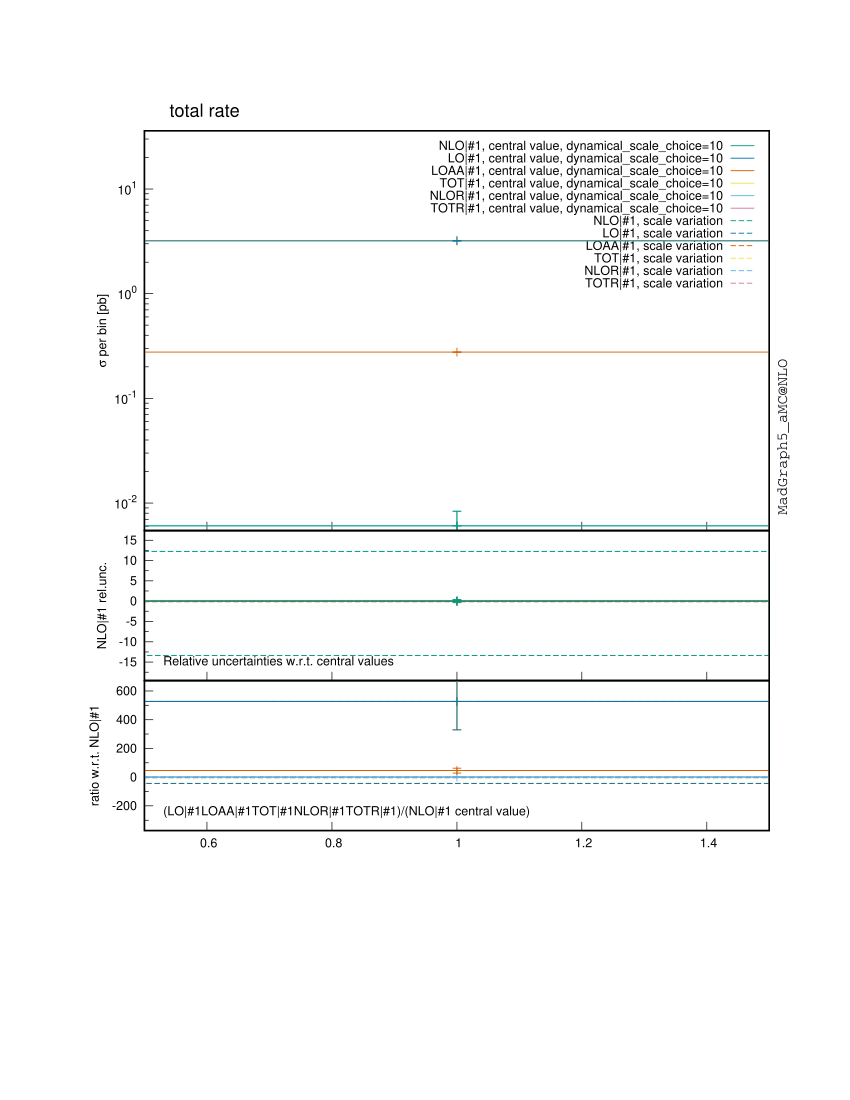

Recreate this plot in gnuplot.

################################################################################
#
# This gnuplot file was generated by MadGraph5_aMC@NLO project, a program which 
# automatically generates Feynman diagrams and matrix elements for arbitrary
# high-energy processes in the Standard Model and beyond. It also perform the
# integration and/or generate events for these processes, at LO and NLO accuracy.
#
# For more information, visit madgraph.phys.ucl.ac.be and amcatnlo.web.cern.ch
#
################################################################################
# /farmstorage/marcozaro/MadGraph/mg5amcnlo/mupmum_ww_nlo_new2/bin/internal/histograms.py /farmstorage/marcozaro/MadGraph/mg5amcnlo/mupmum_ww_nlo_new2/SubProcesses/P0_mupmum_wpwm/all_G1_19/MADatNLO.HwU /farmstorage/marcozaro/MadGraph/mg5amcnlo/mupmum_ww_nlo_new2/SubProcesses/P0_mupmum_wpwm/all_G1_18/MADatNLO.HwU /farmstorage/marcozaro/MadGraph/mg5amcnlo/mupmum_ww_nlo_new2/SubProcesses/P0_mupmum_wpwm/all_G1_8/MADatNLO.HwU /farmstorage/marcozaro/MadGraph/mg5amcnlo/mupmum_ww_nlo_new2/SubProcesses/P0_mupmum_wpwm/all_G1_14/MADatNLO.HwU /farmstorage/marcozaro/MadGraph/mg5amcnlo/mupmum_ww_nlo_new2/SubProcesses/P0_mupmum_wpwm/all_G1_2/MADatNLO.HwU /farmstorage/marcozaro/MadGraph/mg5amcnlo/mupmum_ww_nlo_new2/SubProcesses/P0_mupmum_wpwm/all_G1_17/MADatNLO.HwU /farmstorage/marcozaro/MadGraph/mg5amcnlo/mupmum_ww_nlo_new2/SubProcesses/P0_mupmum_wpwm/all_G1_9/MADatNLO.HwU /farmstorage/marcozaro/MadGraph/mg5amcnlo/mupmum_ww_nlo_new2/SubProcesses/P0_mupmum_wpwm/all_G1_10/MADatNLO.HwU /farmstorage/marcozaro/MadGraph/mg5amcnlo/mupmum_ww_nlo_new2/SubProcesses/P0_mupmum_wpwm/all_G1_6/MADatNLO.HwU /farmstorage/marcozaro/MadGraph/mg5amcnlo/mupmum_ww_nlo_new2/SubProcesses/P0_mupmum_wpwm/all_G1_13/MADatNLO.HwU /farmstorage/marcozaro/MadGraph/mg5amcnlo/mupmum_ww_nlo_new2/SubProcesses/P0_mupmum_wpwm/all_G1_12/MADatNLO.HwU /farmstorage/marcozaro/MadGraph/mg5amcnlo/mupmum_ww_nlo_new2/SubProcesses/P0_mupmum_wpwm/all_G1_1/MADatNLO.HwU /farmstorage/marcozaro/MadGraph/mg5amcnlo/mupmum_ww_nlo_new2/SubProcesses/P0_mupmum_wpwm/all_G1_24/MADatNLO.HwU /farmstorage/marcozaro/MadGraph/mg5amcnlo/mupmum_ww_nlo_new2/SubProcesses/P0_mupmum_wpwm/all_G1_23/MADatNLO.HwU /farmstorage/marcozaro/MadGraph/mg5amcnlo/mupmum_ww_nlo_new2/SubProcesses/P0_mupmum_wpwm/all_G1_15/MADatNLO.HwU /farmstorage/marcozaro/MadGraph/mg5amcnlo/mupmum_ww_nlo_new2/SubProcesses/P0_mupmum_wpwm/all_G1_3/MADatNLO.HwU /farmstorage/marcozaro/MadGraph/mg5amcnlo/mupmum_ww_nlo_new2/SubProcesses/P0_mupmum_wpwm/all_G1_20/MADatNLO.HwU /farmstorage/marcozaro/MadGraph/mg5amcnlo/mupmum_ww_nlo_new2/SubProcesses/P0_mupmum_wpwm/all_G1_16/MADatNLO.HwU /farmstorage/marcozaro/MadGraph/mg5amcnlo/mupmum_ww_nlo_new2/SubProcesses/P0_mupmum_wpwm/all_G1_21/MADatNLO.HwU /farmstorage/marcozaro/MadGraph/mg5amcnlo/mupmum_ww_nlo_new2/SubProcesses/P0_mupmum_wpwm/all_G1_5/MADatNLO.HwU /farmstorage/marcozaro/MadGraph/mg5amcnlo/mupmum_ww_nlo_new2/SubProcesses/P0_mupmum_wpwm/all_G1_11/MADatNLO.HwU /farmstorage/marcozaro/MadGraph/mg5amcnlo/mupmum_ww_nlo_new2/SubProcesses/P0_mupmum_wpwm/all_G1_7/MADatNLO.HwU /farmstorage/marcozaro/MadGraph/mg5amcnlo/mupmum_ww_nlo_new2/SubProcesses/P0_mupmum_wpwm/all_G1_4/MADatNLO.HwU /farmstorage/marcozaro/MadGraph/mg5amcnlo/mupmum_ww_nlo_new2/SubProcesses/P0_mupmum_wpwm/all_G1_22/MADatNLO.HwU /farmstorage/marcozaro/MadGraph/mg5amcnlo/mupmum_ww_nlo_new2/SubProcesses/P0_aa_wpwm/all_G1_9/MADatNLO.HwU /farmstorage/marcozaro/MadGraph/mg5amcnlo/mupmum_ww_nlo_new2/SubProcesses/P0_aa_wpwm/all_G1_4/MADatNLO.HwU /farmstorage/marcozaro/MadGraph/mg5amcnlo/mupmum_ww_nlo_new2/SubProcesses/P0_aa_wpwm/all_G1_22/MADatNLO.HwU /farmstorage/marcozaro/MadGraph/mg5amcnlo/mupmum_ww_nlo_new2/SubProcesses/P0_aa_wpwm/all_G1_16/MADatNLO.HwU /farmstorage/marcozaro/MadGraph/mg5amcnlo/mupmum_ww_nlo_new2/SubProcesses/P0_aa_wpwm/all_G1_19/MADatNLO.HwU /farmstorage/marcozaro/MadGraph/mg5amcnlo/mupmum_ww_nlo_new2/SubProcesses/P0_aa_wpwm/all_G1_1/MADatNLO.HwU /farmstorage/marcozaro/MadGraph/mg5amcnlo/mupmum_ww_nlo_new2/SubProcesses/P0_aa_wpwm/all_G1_12/MADatNLO.HwU /farmstorage/marcozaro/MadGraph/mg5amcnlo/mupmum_ww_nlo_new2/SubProcesses/P0_aa_wpwm/all_G1_15/MADatNLO.HwU /farmstorage/marcozaro/MadGraph/mg5amcnlo/mupmum_ww_nlo_new2/SubProcesses/P0_aa_wpwm/all_G1_13/MADatNLO.HwU /farmstorage/marcozaro/MadGraph/mg5amcnlo/mupmum_ww_nlo_new2/SubProcesses/P0_aa_wpwm/all_G1_21/MADatNLO.HwU /farmstorage/marcozaro/MadGraph/mg5amcnlo/mupmum_ww_nlo_new2/SubProcesses/P0_aa_wpwm/all_G1_3/MADatNLO.HwU /farmstorage/marcozaro/MadGraph/mg5amcnlo/mupmum_ww_nlo_new2/SubProcesses/P0_aa_wpwm/all_G1_8/MADatNLO.HwU /farmstorage/marcozaro/MadGraph/mg5amcnlo/mupmum_ww_nlo_new2/SubProcesses/P0_aa_wpwm/all_G1_10/MADatNLO.HwU /farmstorage/marcozaro/MadGraph/mg5amcnlo/mupmum_ww_nlo_new2/SubProcesses/P0_aa_wpwm/all_G1_20/MADatNLO.HwU /farmstorage/marcozaro/MadGraph/mg5amcnlo/mupmum_ww_nlo_new2/SubProcesses/P0_aa_wpwm/all_G1_7/MADatNLO.HwU /farmstorage/marcozaro/MadGraph/mg5amcnlo/mupmum_ww_nlo_new2/SubProcesses/P0_aa_wpwm/all_G1_18/MADatNLO.HwU /farmstorage/marcozaro/MadGraph/mg5amcnlo/mupmum_ww_nlo_new2/SubProcesses/P0_aa_wpwm/all_G1_5/MADatNLO.HwU /farmstorage/marcozaro/MadGraph/mg5amcnlo/mupmum_ww_nlo_new2/SubProcesses/P0_aa_wpwm/all_G1_6/MADatNLO.HwU /farmstorage/marcozaro/MadGraph/mg5amcnlo/mupmum_ww_nlo_new2/SubProcesses/P0_aa_wpwm/all_G1_17/MADatNLO.HwU /farmstorage/marcozaro/MadGraph/mg5amcnlo/mupmum_ww_nlo_new2/SubProcesses/P0_aa_wpwm/all_G1_2/MADatNLO.HwU /farmstorage/marcozaro/MadGraph/mg5amcnlo/mupmum_ww_nlo_new2/SubProcesses/P0_aa_wpwm/all_G1_24/MADatNLO.HwU /farmstorage/marcozaro/MadGraph/mg5amcnlo/mupmum_ww_nlo_new2/SubProcesses/P0_aa_wpwm/all_G1_23/MADatNLO.HwU /farmstorage/marcozaro/MadGraph/mg5amcnlo/mupmum_ww_nlo_new2/SubProcesses/P0_aa_wpwm/all_G1_11/MADatNLO.HwU /farmstorage/marcozaro/MadGraph/mg5amcnlo/mupmum_ww_nlo_new2/SubProcesses/P0_aa_wpwm/all_G1_14/MADatNLO.HwU --out=/farmstorage/marcozaro/MadGraph/mg5amcnlo/mupmum_ww_nlo_new2/Events/run_1tev_NLO_new_1permil_novirt2/MADatNLO --gnuplot --band=[] --lhapdf-config=/home/marcozaro/LHAPDF6/bin/lhapdf-config --sum --keep_all_weights --no_open
reset

set lmargin 10
set rmargin 0
set terminal postscript portrait enhanced color "Helvetica" 9 
# The pdf terminal offers transparency support, but you will have to adapt things a bit
#set terminal pdf enhanced font "Helvetica 12" lw 1.0 dashed size 29.7cm, 21cm
set key font ",9"
set key samplen "2"
set output "MADatNLO.ps"

# This is the "PODO" color palette of gnuplot v.5, but with the order
# changed: palette of colors selected to be easily distinguishable by
# color-blind individuals with either protanopia or deuteranopia. Bang
# Wong [2011] Nature Methods 8, 441.

set style line   1 lt 1 lc rgb "#009e73" lw 1.3
set style line 101 lt 1 lc rgb "#009e73" lw 1.3 dt (6,3)
set style line  11 lt 2 lc rgb "#009e73" lw 1.3 dt (6,3)
set style line  21 lt 4 lc rgb "#009e73" lw 1.3 dt (3,2)
set style line  31 lt 6 lc rgb "#009e73" lw 1.3 dt (2,1)
set style line  41 lt 8 lc rgb "#009e73" lw 1.3 dt (4,3)

set style line   2 lt 1 lc rgb "#0072b2" lw 1.3
set style line 102 lt 1 lc rgb "#0072b2" lw 1.3 dt (6,3)
set style line  12 lt 2 lc rgb "#0072b2" lw 1.3 dt (6,3)
set style line  22 lt 4 lc rgb "#0072b2" lw 1.3 dt (3,2)
set style line  32 lt 6 lc rgb "#0072b2" lw 1.3 dt (2,1)
set style line  42 lt 8 lc rgb "#0072b2" lw 1.3 dt (4,3)

set style line   3 lt 1 lc rgb "#d55e00" lw 1.3
set style line 103 lt 1 lc rgb "#d55e00" lw 1.3 dt (6,3)
set style line  13 lt 2 lc rgb "#d55e00" lw 1.3 dt (6,3)
set style line  23 lt 4 lc rgb "#d55e00" lw 1.3 dt (3,2)
set style line  33 lt 6 lc rgb "#d55e00" lw 1.3 dt (2,1)
set style line  43 lt 8 lc rgb "#d55e00" lw 1.3 dt (4,3)

set style line   4 lt 1 lc rgb "#f0e442" lw 1.3
set style line 104 lt 1 lc rgb "#f0e442" lw 1.3 dt (6,3)
set style line  14 lt 2 lc rgb "#f0e442" lw 1.3 dt (6,3)
set style line  24 lt 4 lc rgb "#f0e442" lw 1.3 dt (3,2)
set style line  34 lt 6 lc rgb "#f0e442" lw 1.3 dt (2,1)
set style line  44 lt 8 lc rgb "#f0e442" lw 1.3 dt (4,3)

set style line   5 lt 1 lc rgb "#56b4e9" lw 1.3
set style line 105 lt 1 lc rgb "#56b4e9" lw 1.3 dt (6,3)
set style line  15 lt 2 lc rgb "#56b4e9" lw 1.3 dt (6,3)
set style line  25 lt 4 lc rgb "#56b4e9" lw 1.3 dt (3,2)
set style line  35 lt 6 lc rgb "#56b4e9" lw 1.3 dt (2,1)
set style line  45 lt 8 lc rgb "#56b4e9" lw 1.3 dt (4,3)

set style line   6 lt 1 lc rgb "#cc79a7" lw 1.3
set style line 106 lt 1 lc rgb "#cc79a7" lw 1.3 dt (6,3)
set style line  16 lt 2 lc rgb "#cc79a7" lw 1.3 dt (6,3)
set style line  26 lt 4 lc rgb "#cc79a7" lw 1.3 dt (3,2)
set style line  36 lt 6 lc rgb "#cc79a7" lw 1.3 dt (2,1)
set style line  46 lt 8 lc rgb "#cc79a7" lw 1.3 dt (4,3)

set style line   7 lt 1 lc rgb "#e69f00" lw 1.3
set style line 107 lt 1 lc rgb "#e69f00" lw 1.3 dt (6,3)
set style line  17 lt 2 lc rgb "#e69f00" lw 1.3 dt (6,3)
set style line  27 lt 4 lc rgb "#e69f00" lw 1.3 dt (3,2)
set style line  37 lt 6 lc rgb "#e69f00" lw 1.3 dt (2,1)
set style line  47 lt 8 lc rgb "#e69f00" lw 1.3 dt (4,3)

set style line   8 lt 1 lc rgb "black" lw 1.3
set style line 108 lt 1 lc rgb "black" lw 1.3 dt (6,3)
set style line  18 lt 2 lc rgb "black" lw 1.3 dt (6,3)
set style line  28 lt 4 lc rgb "black" lw 1.3 dt (3,2)
set style line  38 lt 6 lc rgb "black" lw 1.3 dt (2,1)
set style line  48 lt 8 lc rgb "black" lw 1.3 dt (4,3)


set style line 999 lt 1 lc rgb "gray" lw 1.3

safe(x,y,a) = (y == 0.0 ? a : x/y)

set style data histeps
set key invert



################################################################################
### Rendering of the plot titled 'total rate'
################################################################################

set multiplot
set label "total rate" font ",13" at graph 0.04, graph 1.05
set xrange [5.0000e-01:1.5000e+00]
set bmargin 0 
set tmargin 0
set xtics nomirror
set ytics nomirror
set mytics 10
set xtics auto
set key horizontal noreverse maxcols 1 width -4 
set label front 'MadGraph5\_aMC\@NLO' font "Courier,11" rotate by 90 at graph 1.02, graph 0.04

#-- rendering subhistograms 'NLO|#1 and LO|#1 results'

set format y '10^{%T}'
set yrange [5.4630e-03:3.6033e+01]
set origin 0.0000e+00, 5.0000e-01
set size 1.0000e+00, 4.0000e-01
set mytics 10
set ytics auto
set format x ''
set logscale y
set ylabel "{/Symbol s} per bin [pb]"

plot \
sqrt(-1) ls 16 title 'TOTR|#1, scale variation',\
sqrt(-1) ls 15 title 'NLOR|#1, scale variation',\
sqrt(-1) ls 14 title 'TOT|#1, scale variation',\
sqrt(-1) ls 13 title 'LOAA|#1, scale variation',\
sqrt(-1) ls 12 title 'LO|#1, scale variation',\
sqrt(-1) ls 11 title 'NLO|#1, scale variation',\
'MADatNLO.HwU' index 5 using (($1+$2)/2):($3 >= 0 ? sqrt(-1) : abs($3)):4 w yerrorbar ls 106 title '',\
'MADatNLO.HwU' index 5 using (($1+$2)/2):($3 >= 0 ? sqrt(-1) : abs($3)) ls 106 title '',\
'MADatNLO.HwU' index 5 using (($1+$2)/2):($3 < 0 ? sqrt(-1) : $3):4 w yerrorbar ls 6 title '',\
'MADatNLO.HwU' index 5 using (($1+$2)/2):($3 < 0 ? sqrt(-1) : $3) ls 6 title 'TOTR|#1, central value, dynamical\_scale\_choice=10',\
'MADatNLO.HwU' index 4 using (($1+$2)/2):($3 >= 0 ? sqrt(-1) : abs($3)):4 w yerrorbar ls 105 title '',\
'MADatNLO.HwU' index 4 using (($1+$2)/2):($3 >= 0 ? sqrt(-1) : abs($3)) ls 105 title '',\
'MADatNLO.HwU' index 4 using (($1+$2)/2):($3 < 0 ? sqrt(-1) : $3):4 w yerrorbar ls 5 title '',\
'MADatNLO.HwU' index 4 using (($1+$2)/2):($3 < 0 ? sqrt(-1) : $3) ls 5 title 'NLOR|#1, central value, dynamical\_scale\_choice=10',\
'MADatNLO.HwU' index 3 using (($1+$2)/2):($3 >= 0 ? sqrt(-1) : abs($3)):4 w yerrorbar ls 104 title '',\
'MADatNLO.HwU' index 3 using (($1+$2)/2):($3 >= 0 ? sqrt(-1) : abs($3)) ls 104 title '',\
'MADatNLO.HwU' index 3 using (($1+$2)/2):($3 < 0 ? sqrt(-1) : $3):4 w yerrorbar ls 4 title '',\
'MADatNLO.HwU' index 3 using (($1+$2)/2):($3 < 0 ? sqrt(-1) : $3) ls 4 title 'TOT|#1, central value, dynamical\_scale\_choice=10',\
'MADatNLO.HwU' index 2 using (($1+$2)/2):($3 >= 0 ? sqrt(-1) : abs($3)):4 w yerrorbar ls 103 title '',\
'MADatNLO.HwU' index 2 using (($1+$2)/2):($3 >= 0 ? sqrt(-1) : abs($3)) ls 103 title '',\
'MADatNLO.HwU' index 2 using (($1+$2)/2):($3 < 0 ? sqrt(-1) : $3):4 w yerrorbar ls 3 title '',\
'MADatNLO.HwU' index 2 using (($1+$2)/2):($3 < 0 ? sqrt(-1) : $3) ls 3 title 'LOAA|#1, central value, dynamical\_scale\_choice=10',\
'MADatNLO.HwU' index 1 using (($1+$2)/2):($3 >= 0 ? sqrt(-1) : abs($3)):4 w yerrorbar ls 102 title '',\
'MADatNLO.HwU' index 1 using (($1+$2)/2):($3 >= 0 ? sqrt(-1) : abs($3)) ls 102 title '',\
'MADatNLO.HwU' index 1 using (($1+$2)/2):($3 < 0 ? sqrt(-1) : $3):4 w yerrorbar ls 2 title '',\
'MADatNLO.HwU' index 1 using (($1+$2)/2):($3 < 0 ? sqrt(-1) : $3) ls 2 title 'LO|#1, central value, dynamical\_scale\_choice=10',\
'MADatNLO.HwU' index 0 using (($1+$2)/2):($3 >= 0 ? sqrt(-1) : abs($3)):4 w yerrorbar ls 101 title '',\
'MADatNLO.HwU' index 0 using (($1+$2)/2):($3 >= 0 ? sqrt(-1) : abs($3)) ls 101 title '',\
'MADatNLO.HwU' index 0 using (($1+$2)/2):($3 < 0 ? sqrt(-1) : $3):4 w yerrorbar ls 1 title '',\
'MADatNLO.HwU' index 0 using (($1+$2)/2):($3 < 0 ? sqrt(-1) : $3) ls 1 title 'NLO|#1, central value, dynamical\_scale\_choice=10'
#-- rendering subhistograms 'Relative scale and PDF uncertainty'
unset label
unset format
set yrange [-1.9560e+01:1.7381e+01]
set origin 0.0000e+00, 3.5000e-01
set size 1.0000e+00, 1.5000e-01
set mytics 2
set ytics auto
set format x ''
unset logscale y
set ylabel "NLO|#1 rel.unc."
set label "Relative uncertainties w.r.t. central values" font ",9" front at graph 0.03, graph 0.13
plot \
'MADatNLO.HwU' index 5 using (($1+$2)/2):(safe($7,$3,1.0)-1.0) ls 16 title '',\
'MADatNLO.HwU' index 5 using (($1+$2)/2):(safe($6,$3,1.0)-1.0) ls 16 title '',\
'MADatNLO.HwU' index 4 using (($1+$2)/2):(safe($7,$3,1.0)-1.0) ls 15 title '',\
'MADatNLO.HwU' index 4 using (($1+$2)/2):(safe($6,$3,1.0)-1.0) ls 15 title '',\
'MADatNLO.HwU' index 3 using (($1+$2)/2):(safe($7,$3,1.0)-1.0) ls 14 title '',\
'MADatNLO.HwU' index 3 using (($1+$2)/2):(safe($6,$3,1.0)-1.0) ls 14 title '',\
'MADatNLO.HwU' index 2 using (($1+$2)/2):(safe($7,$3,1.0)-1.0) ls 13 title '',\
'MADatNLO.HwU' index 2 using (($1+$2)/2):(safe($6,$3,1.0)-1.0) ls 13 title '',\
'MADatNLO.HwU' index 1 using (($1+$2)/2):(safe($7,$3,1.0)-1.0) ls 12 title '',\
'MADatNLO.HwU' index 1 using (($1+$2)/2):(safe($6,$3,1.0)-1.0) ls 12 title '',\
'MADatNLO.HwU' index 0 using (($1+$2)/2):(safe($7,$3,1.0)-1.0) ls 11 title '',\
'MADatNLO.HwU' index 0 using (($1+$2)/2):(safe($6,$3,1.0)-1.0) ls 11 title '',\
0.0 ls 999 title '',\
'MADatNLO.HwU' index 5 using (($1+$2)/2):(0.0):(safe($4,$3,0.0)) w yerrorbar ls 6 title '',\
'MADatNLO.HwU' index 5 using (($1+$2)/2):(safe($5,$3,1.0)-1.0) ls 6 title '',\
'MADatNLO.HwU' index 4 using (($1+$2)/2):(0.0):(safe($4,$3,0.0)) w yerrorbar ls 5 title '',\
'MADatNLO.HwU' index 4 using (($1+$2)/2):(safe($5,$3,1.0)-1.0) ls 5 title '',\
'MADatNLO.HwU' index 3 using (($1+$2)/2):(0.0):(safe($4,$3,0.0)) w yerrorbar ls 4 title '',\
'MADatNLO.HwU' index 3 using (($1+$2)/2):(safe($5,$3,1.0)-1.0) ls 4 title '',\
'MADatNLO.HwU' index 2 using (($1+$2)/2):(0.0):(safe($4,$3,0.0)) w yerrorbar ls 3 title '',\
'MADatNLO.HwU' index 2 using (($1+$2)/2):(safe($5,$3,1.0)-1.0) ls 3 title '',\
'MADatNLO.HwU' index 1 using (($1+$2)/2):(0.0):(safe($4,$3,0.0)) w yerrorbar ls 2 title '',\
'MADatNLO.HwU' index 1 using (($1+$2)/2):(safe($5,$3,1.0)-1.0) ls 2 title '',\
'MADatNLO.HwU' index 0 using (($1+$2)/2):(0.0):(safe($4,$3,0.0)) w yerrorbar ls 1 title '',\
'MADatNLO.HwU' index 0 using (($1+$2)/2):(safe($5,$3,1.0)-1.0) ls 1 title ''
#-- rendering subhistograms '(LO|#1LOAA|#1TOT|#1NLOR|#1TOTR|#1)/(NLO|#1 central value) ratio'
unset label
unset format
set yrange [-3.7168e+02:6.7253e+02]
set origin 0.0000e+00, 2.0000e-01
set size 1.0000e+00, 1.5000e-01
set mytics 2
set ytics auto
set format x
unset logscale y
set ylabel "ratio w.r.t. NLO|#1"
set label "(LO|#1LOAA|#1TOT|#1NLOR|#1TOTR|#1)/(NLO|#1 central value)" font ",9" at graph 0.03, graph 0.13
plot \
1.0 ls 999 title '',\
'MADatNLO.HwU' index 10 using (($1+$2)/2):7 ls 16 title '',\
'MADatNLO.HwU' index 10 using (($1+$2)/2):6 ls 16 title '',\
'MADatNLO.HwU' index 9 using (($1+$2)/2):7 ls 15 title '',\
'MADatNLO.HwU' index 9 using (($1+$2)/2):6 ls 15 title '',\
'MADatNLO.HwU' index 8 using (($1+$2)/2):7 ls 14 title '',\
'MADatNLO.HwU' index 8 using (($1+$2)/2):6 ls 14 title '',\
'MADatNLO.HwU' index 7 using (($1+$2)/2):7 ls 13 title '',\
'MADatNLO.HwU' index 7 using (($1+$2)/2):6 ls 13 title '',\
'MADatNLO.HwU' index 6 using (($1+$2)/2):7 ls 12 title '',\
'MADatNLO.HwU' index 6 using (($1+$2)/2):6 ls 12 title '',\
'MADatNLO.HwU' index 10 using (($1+$2)/2):5 ls 6 title '',\
'MADatNLO.HwU' index 10 using (($1+$2)/2):3:4 w yerrorbar ls 6 title '',\
'MADatNLO.HwU' index 10 using (($1+$2)/2):3 ls 6 title '',\
'MADatNLO.HwU' index 9 using (($1+$2)/2):5 ls 5 title '',\
'MADatNLO.HwU' index 9 using (($1+$2)/2):3:4 w yerrorbar ls 5 title '',\
'MADatNLO.HwU' index 9 using (($1+$2)/2):3 ls 5 title '',\
'MADatNLO.HwU' index 8 using (($1+$2)/2):5 ls 4 title '',\
'MADatNLO.HwU' index 8 using (($1+$2)/2):3:4 w yerrorbar ls 4 title '',\
'MADatNLO.HwU' index 8 using (($1+$2)/2):3 ls 4 title '',\
'MADatNLO.HwU' index 7 using (($1+$2)/2):5 ls 3 title '',\
'MADatNLO.HwU' index 7 using (($1+$2)/2):3:4 w yerrorbar ls 3 title '',\
'MADatNLO.HwU' index 7 using (($1+$2)/2):3 ls 3 title '',\
'MADatNLO.HwU' index 6 using (($1+$2)/2):5 ls 2 title '',\
'MADatNLO.HwU' index 6 using (($1+$2)/2):3:4 w yerrorbar ls 2 title '',\
'MADatNLO.HwU' index 6 using (($1+$2)/2):3 ls 2 title ''

unset label

################################################################################

################################################################################
### Rendering of the plot titled 'total rate real'
################################################################################

set multiplot
set label "total rate real" font ",13" at graph 0.04, graph 1.05
set xrange [5.0000e-01:5.5000e+00]
set bmargin 0 
set tmargin 0
set xtics nomirror
set ytics nomirror
set mytics 10
set xtics auto
set key horizontal noreverse maxcols 1 width -4 
set label front 'MadGraph5\_aMC\@NLO' font "Courier,11" rotate by 90 at graph 1.02, graph 0.04

#-- rendering subhistograms 'NLO|#1 and LO|#1 results'

set format y '10^{%T}'
set yrange [9.0000e-01:1.1000e+02]
set origin 0.0000e+00, 5.0000e-01
set size 1.0000e+00, 4.0000e-01
set mytics 10
set ytics auto
set format x ''
set logscale y
set ylabel "{/Symbol s} per bin [pb]"

plot \
sqrt(-1) ls 16 title 'TOTR|#1, scale variation',\
sqrt(-1) ls 15 title 'NLOR|#1, scale variation',\
sqrt(-1) ls 14 title 'TOT|#1, scale variation',\
sqrt(-1) ls 13 title 'LOAA|#1, scale variation',\
sqrt(-1) ls 12 title 'LO|#1, scale variation',\
sqrt(-1) ls 11 title 'NLO|#1, scale variation',\
'MADatNLO.HwU' index 16 using (($1+$2)/2):($3 >= 0 ? sqrt(-1) : abs($3)):4 w yerrorbar ls 106 title '',\
'MADatNLO.HwU' index 16 using (($1+$2)/2):($3 >= 0 ? sqrt(-1) : abs($3)) ls 106 title '',\
'MADatNLO.HwU' index 16 using (($1+$2)/2):($3 < 0 ? sqrt(-1) : $3):4 w yerrorbar ls 6 title '',\
'MADatNLO.HwU' index 16 using (($1+$2)/2):($3 < 0 ? sqrt(-1) : $3) ls 6 title 'TOTR|#1, central value, dynamical\_scale\_choice=10',\
'MADatNLO.HwU' index 15 using (($1+$2)/2):($3 >= 0 ? sqrt(-1) : abs($3)):4 w yerrorbar ls 105 title '',\
'MADatNLO.HwU' index 15 using (($1+$2)/2):($3 >= 0 ? sqrt(-1) : abs($3)) ls 105 title '',\
'MADatNLO.HwU' index 15 using (($1+$2)/2):($3 < 0 ? sqrt(-1) : $3):4 w yerrorbar ls 5 title '',\
'MADatNLO.HwU' index 15 using (($1+$2)/2):($3 < 0 ? sqrt(-1) : $3) ls 5 title 'NLOR|#1, central value, dynamical\_scale\_choice=10',\
'MADatNLO.HwU' index 14 using (($1+$2)/2):($3 >= 0 ? sqrt(-1) : abs($3)):4 w yerrorbar ls 104 title '',\
'MADatNLO.HwU' index 14 using (($1+$2)/2):($3 >= 0 ? sqrt(-1) : abs($3)) ls 104 title '',\
'MADatNLO.HwU' index 14 using (($1+$2)/2):($3 < 0 ? sqrt(-1) : $3):4 w yerrorbar ls 4 title '',\
'MADatNLO.HwU' index 14 using (($1+$2)/2):($3 < 0 ? sqrt(-1) : $3) ls 4 title 'TOT|#1, central value, dynamical\_scale\_choice=10',\
'MADatNLO.HwU' index 13 using (($1+$2)/2):($3 >= 0 ? sqrt(-1) : abs($3)):4 w yerrorbar ls 103 title '',\
'MADatNLO.HwU' index 13 using (($1+$2)/2):($3 >= 0 ? sqrt(-1) : abs($3)) ls 103 title '',\
'MADatNLO.HwU' index 13 using (($1+$2)/2):($3 < 0 ? sqrt(-1) : $3):4 w yerrorbar ls 3 title '',\
'MADatNLO.HwU' index 13 using (($1+$2)/2):($3 < 0 ? sqrt(-1) : $3) ls 3 title 'LOAA|#1, central value, dynamical\_scale\_choice=10',\
'MADatNLO.HwU' index 12 using (($1+$2)/2):($3 >= 0 ? sqrt(-1) : abs($3)):4 w yerrorbar ls 102 title '',\
'MADatNLO.HwU' index 12 using (($1+$2)/2):($3 >= 0 ? sqrt(-1) : abs($3)) ls 102 title '',\
'MADatNLO.HwU' index 12 using (($1+$2)/2):($3 < 0 ? sqrt(-1) : $3):4 w yerrorbar ls 2 title '',\
'MADatNLO.HwU' index 12 using (($1+$2)/2):($3 < 0 ? sqrt(-1) : $3) ls 2 title 'LO|#1, central value, dynamical\_scale\_choice=10',\
'MADatNLO.HwU' index 11 using (($1+$2)/2):($3 >= 0 ? sqrt(-1) : abs($3)):4 w yerrorbar ls 101 title '',\
'MADatNLO.HwU' index 11 using (($1+$2)/2):($3 >= 0 ? sqrt(-1) : abs($3)) ls 101 title '',\
'MADatNLO.HwU' index 11 using (($1+$2)/2):($3 < 0 ? sqrt(-1) : $3):4 w yerrorbar ls 1 title '',\
'MADatNLO.HwU' index 11 using (($1+$2)/2):($3 < 0 ? sqrt(-1) : $3) ls 1 title 'NLO|#1, central value, dynamical\_scale\_choice=10'
#-- rendering subhistograms 'Relative scale and PDF uncertainty'
unset label
unset format
set yrange [-1.4800e+00:1.4000e+00]
set origin 0.0000e+00, 3.5000e-01
set size 1.0000e+00, 1.5000e-01
set mytics 2
set ytics auto
set format x ''
unset logscale y
set ylabel "NLO|#1 rel.unc."
set label "Relative uncertainties w.r.t. central values" font ",9" front at graph 0.03, graph 0.13
plot \
'MADatNLO.HwU' index 16 using (($1+$2)/2):(safe($7,$3,1.0)-1.0) ls 16 title '',\
'MADatNLO.HwU' index 16 using (($1+$2)/2):(safe($6,$3,1.0)-1.0) ls 16 title '',\
'MADatNLO.HwU' index 15 using (($1+$2)/2):(safe($7,$3,1.0)-1.0) ls 15 title '',\
'MADatNLO.HwU' index 15 using (($1+$2)/2):(safe($6,$3,1.0)-1.0) ls 15 title '',\
'MADatNLO.HwU' index 14 using (($1+$2)/2):(safe($7,$3,1.0)-1.0) ls 14 title '',\
'MADatNLO.HwU' index 14 using (($1+$2)/2):(safe($6,$3,1.0)-1.0) ls 14 title '',\
'MADatNLO.HwU' index 13 using (($1+$2)/2):(safe($7,$3,1.0)-1.0) ls 13 title '',\
'MADatNLO.HwU' index 13 using (($1+$2)/2):(safe($6,$3,1.0)-1.0) ls 13 title '',\
'MADatNLO.HwU' index 12 using (($1+$2)/2):(safe($7,$3,1.0)-1.0) ls 12 title '',\
'MADatNLO.HwU' index 12 using (($1+$2)/2):(safe($6,$3,1.0)-1.0) ls 12 title '',\
'MADatNLO.HwU' index 11 using (($1+$2)/2):(safe($7,$3,1.0)-1.0) ls 11 title '',\
'MADatNLO.HwU' index 11 using (($1+$2)/2):(safe($6,$3,1.0)-1.0) ls 11 title '',\
0.0 ls 999 title '',\
'MADatNLO.HwU' index 16 using (($1+$2)/2):(0.0):(safe($4,$3,0.0)) w yerrorbar ls 6 title '',\
'MADatNLO.HwU' index 16 using (($1+$2)/2):(safe($5,$3,1.0)-1.0) ls 6 title '',\
'MADatNLO.HwU' index 15 using (($1+$2)/2):(0.0):(safe($4,$3,0.0)) w yerrorbar ls 5 title '',\
'MADatNLO.HwU' index 15 using (($1+$2)/2):(safe($5,$3,1.0)-1.0) ls 5 title '',\
'MADatNLO.HwU' index 14 using (($1+$2)/2):(0.0):(safe($4,$3,0.0)) w yerrorbar ls 4 title '',\
'MADatNLO.HwU' index 14 using (($1+$2)/2):(safe($5,$3,1.0)-1.0) ls 4 title '',\
'MADatNLO.HwU' index 13 using (($1+$2)/2):(0.0):(safe($4,$3,0.0)) w yerrorbar ls 3 title '',\
'MADatNLO.HwU' index 13 using (($1+$2)/2):(safe($5,$3,1.0)-1.0) ls 3 title '',\
'MADatNLO.HwU' index 12 using (($1+$2)/2):(0.0):(safe($4,$3,0.0)) w yerrorbar ls 2 title '',\
'MADatNLO.HwU' index 12 using (($1+$2)/2):(safe($5,$3,1.0)-1.0) ls 2 title '',\
'MADatNLO.HwU' index 11 using (($1+$2)/2):(0.0):(safe($4,$3,0.0)) w yerrorbar ls 1 title '',\
'MADatNLO.HwU' index 11 using (($1+$2)/2):(safe($5,$3,1.0)-1.0) ls 1 title ''
#-- rendering subhistograms '(LO|#1LOAA|#1TOT|#1NLOR|#1TOTR|#1)/(NLO|#1 central value) ratio'
unset label
unset format
set yrange [-2.4000e-01:1.2000e+00]
set origin 0.0000e+00, 2.0000e-01
set size 1.0000e+00, 1.5000e-01
set mytics 2
set ytics auto
set format x
unset logscale y
set ylabel "ratio w.r.t. NLO|#1"
set label "(LO|#1LOAA|#1TOT|#1NLOR|#1TOTR|#1)/(NLO|#1 central value)" font ",9" at graph 0.03, graph 0.13
plot \
1.0 ls 999 title '',\
'MADatNLO.HwU' index 21 using (($1+$2)/2):7 ls 16 title '',\
'MADatNLO.HwU' index 21 using (($1+$2)/2):6 ls 16 title '',\
'MADatNLO.HwU' index 20 using (($1+$2)/2):7 ls 15 title '',\
'MADatNLO.HwU' index 20 using (($1+$2)/2):6 ls 15 title '',\
'MADatNLO.HwU' index 19 using (($1+$2)/2):7 ls 14 title '',\
'MADatNLO.HwU' index 19 using (($1+$2)/2):6 ls 14 title '',\
'MADatNLO.HwU' index 18 using (($1+$2)/2):7 ls 13 title '',\
'MADatNLO.HwU' index 18 using (($1+$2)/2):6 ls 13 title '',\
'MADatNLO.HwU' index 17 using (($1+$2)/2):7 ls 12 title '',\
'MADatNLO.HwU' index 17 using (($1+$2)/2):6 ls 12 title '',\
'MADatNLO.HwU' index 21 using (($1+$2)/2):5 ls 6 title '',\
'MADatNLO.HwU' index 21 using (($1+$2)/2):3:4 w yerrorbar ls 6 title '',\
'MADatNLO.HwU' index 21 using (($1+$2)/2):3 ls 6 title '',\
'MADatNLO.HwU' index 20 using (($1+$2)/2):5 ls 5 title '',\
'MADatNLO.HwU' index 20 using (($1+$2)/2):3:4 w yerrorbar ls 5 title '',\
'MADatNLO.HwU' index 20 using (($1+$2)/2):3 ls 5 title '',\
'MADatNLO.HwU' index 19 using (($1+$2)/2):5 ls 4 title '',\
'MADatNLO.HwU' index 19 using (($1+$2)/2):3:4 w yerrorbar ls 4 title '',\
'MADatNLO.HwU' index 19 using (($1+$2)/2):3 ls 4 title '',\
'MADatNLO.HwU' index 18 using (($1+$2)/2):5 ls 3 title '',\
'MADatNLO.HwU' index 18 using (($1+$2)/2):3:4 w yerrorbar ls 3 title '',\
'MADatNLO.HwU' index 18 using (($1+$2)/2):3 ls 3 title '',\
'MADatNLO.HwU' index 17 using (($1+$2)/2):5 ls 2 title '',\
'MADatNLO.HwU' index 17 using (($1+$2)/2):3:4 w yerrorbar ls 2 title '',\
'MADatNLO.HwU' index 17 using (($1+$2)/2):3 ls 2 title ''

unset label

################################################################################

################################################################################
### Rendering of the plot titled 'mtt'
################################################################################

set multiplot
set label "mtt" font ",13" at graph 0.04, graph 1.05
set xrange [1.6000e+02:1.0000e+03]
set bmargin 0 
set tmargin 0
set xtics nomirror
set ytics nomirror
set mytics 10
set xtics auto
set key horizontal noreverse maxcols 1 width -4 
set label front 'MadGraph5\_aMC\@NLO' font "Courier,11" rotate by 90 at graph 1.02, graph 0.04

#-- rendering subhistograms 'NLO|#1 and LO|#1 results'

set format y '10^{%T}'
set yrange [1.0597e-02:1.5477e+00]
set origin 0.0000e+00, 5.0000e-01
set size 1.0000e+00, 4.0000e-01
set mytics 10
set ytics auto
set format x ''
set logscale y
set ylabel "{/Symbol s} per bin [pb]"

plot \
sqrt(-1) ls 16 title 'TOTR|#1, scale variation',\
sqrt(-1) ls 15 title 'NLOR|#1, scale variation',\
sqrt(-1) ls 14 title 'TOT|#1, scale variation',\
sqrt(-1) ls 13 title 'LOAA|#1, scale variation',\
sqrt(-1) ls 12 title 'LO|#1, scale variation',\
sqrt(-1) ls 11 title 'NLO|#1, scale variation',\
'MADatNLO.HwU' index 27 using (($1+$2)/2):($3 >= 0 ? sqrt(-1) : abs($3)):4 w yerrorbar ls 106 title '',\
'MADatNLO.HwU' index 27 using (($1+$2)/2):($3 >= 0 ? sqrt(-1) : abs($3)) ls 106 title '',\
'MADatNLO.HwU' index 27 using (($1+$2)/2):($3 < 0 ? sqrt(-1) : $3):4 w yerrorbar ls 6 title '',\
'MADatNLO.HwU' index 27 using (($1+$2)/2):($3 < 0 ? sqrt(-1) : $3) ls 6 title 'TOTR|#1, central value, dynamical\_scale\_choice=10',\
'MADatNLO.HwU' index 26 using (($1+$2)/2):($3 >= 0 ? sqrt(-1) : abs($3)):4 w yerrorbar ls 105 title '',\
'MADatNLO.HwU' index 26 using (($1+$2)/2):($3 >= 0 ? sqrt(-1) : abs($3)) ls 105 title '',\
'MADatNLO.HwU' index 26 using (($1+$2)/2):($3 < 0 ? sqrt(-1) : $3):4 w yerrorbar ls 5 title '',\
'MADatNLO.HwU' index 26 using (($1+$2)/2):($3 < 0 ? sqrt(-1) : $3) ls 5 title 'NLOR|#1, central value, dynamical\_scale\_choice=10',\
'MADatNLO.HwU' index 25 using (($1+$2)/2):($3 >= 0 ? sqrt(-1) : abs($3)):4 w yerrorbar ls 104 title '',\
'MADatNLO.HwU' index 25 using (($1+$2)/2):($3 >= 0 ? sqrt(-1) : abs($3)) ls 104 title '',\
'MADatNLO.HwU' index 25 using (($1+$2)/2):($3 < 0 ? sqrt(-1) : $3):4 w yerrorbar ls 4 title '',\
'MADatNLO.HwU' index 25 using (($1+$2)/2):($3 < 0 ? sqrt(-1) : $3) ls 4 title 'TOT|#1, central value, dynamical\_scale\_choice=10',\
'MADatNLO.HwU' index 24 using (($1+$2)/2):($3 >= 0 ? sqrt(-1) : abs($3)):4 w yerrorbar ls 103 title '',\
'MADatNLO.HwU' index 24 using (($1+$2)/2):($3 >= 0 ? sqrt(-1) : abs($3)) ls 103 title '',\
'MADatNLO.HwU' index 24 using (($1+$2)/2):($3 < 0 ? sqrt(-1) : $3):4 w yerrorbar ls 3 title '',\
'MADatNLO.HwU' index 24 using (($1+$2)/2):($3 < 0 ? sqrt(-1) : $3) ls 3 title 'LOAA|#1, central value, dynamical\_scale\_choice=10',\
'MADatNLO.HwU' index 23 using (($1+$2)/2):($3 >= 0 ? sqrt(-1) : abs($3)):4 w yerrorbar ls 102 title '',\
'MADatNLO.HwU' index 23 using (($1+$2)/2):($3 >= 0 ? sqrt(-1) : abs($3)) ls 102 title '',\
'MADatNLO.HwU' index 23 using (($1+$2)/2):($3 < 0 ? sqrt(-1) : $3):4 w yerrorbar ls 2 title '',\
'MADatNLO.HwU' index 23 using (($1+$2)/2):($3 < 0 ? sqrt(-1) : $3) ls 2 title 'LO|#1, central value, dynamical\_scale\_choice=10',\
'MADatNLO.HwU' index 22 using (($1+$2)/2):($3 >= 0 ? sqrt(-1) : abs($3)):4 w yerrorbar ls 101 title '',\
'MADatNLO.HwU' index 22 using (($1+$2)/2):($3 >= 0 ? sqrt(-1) : abs($3)) ls 101 title '',\
'MADatNLO.HwU' index 22 using (($1+$2)/2):($3 < 0 ? sqrt(-1) : $3):4 w yerrorbar ls 1 title '',\
'MADatNLO.HwU' index 22 using (($1+$2)/2):($3 < 0 ? sqrt(-1) : $3) ls 1 title 'NLO|#1, central value, dynamical\_scale\_choice=10'
#-- rendering subhistograms 'Relative scale and PDF uncertainty'
unset label
unset format
set yrange [-2.5032e-01:2.5018e-01]
set origin 0.0000e+00, 3.5000e-01
set size 1.0000e+00, 1.5000e-01
set mytics 2
set ytics auto
set format x ''
unset logscale y
set ylabel "NLO|#1 rel.unc."
set label "Relative uncertainties w.r.t. central values" font ",9" front at graph 0.03, graph 0.13
plot \
'MADatNLO.HwU' index 27 using (($1+$2)/2):(safe($7,$3,1.0)-1.0) ls 16 title '',\
'MADatNLO.HwU' index 27 using (($1+$2)/2):(safe($6,$3,1.0)-1.0) ls 16 title '',\
'MADatNLO.HwU' index 26 using (($1+$2)/2):(safe($7,$3,1.0)-1.0) ls 15 title '',\
'MADatNLO.HwU' index 26 using (($1+$2)/2):(safe($6,$3,1.0)-1.0) ls 15 title '',\
'MADatNLO.HwU' index 25 using (($1+$2)/2):(safe($7,$3,1.0)-1.0) ls 14 title '',\
'MADatNLO.HwU' index 25 using (($1+$2)/2):(safe($6,$3,1.0)-1.0) ls 14 title '',\
'MADatNLO.HwU' index 24 using (($1+$2)/2):(safe($7,$3,1.0)-1.0) ls 13 title '',\
'MADatNLO.HwU' index 24 using (($1+$2)/2):(safe($6,$3,1.0)-1.0) ls 13 title '',\
'MADatNLO.HwU' index 23 using (($1+$2)/2):(safe($7,$3,1.0)-1.0) ls 12 title '',\
'MADatNLO.HwU' index 23 using (($1+$2)/2):(safe($6,$3,1.0)-1.0) ls 12 title '',\
'MADatNLO.HwU' index 22 using (($1+$2)/2):(safe($7,$3,1.0)-1.0) ls 11 title '',\
'MADatNLO.HwU' index 22 using (($1+$2)/2):(safe($6,$3,1.0)-1.0) ls 11 title '',\
0.0 ls 999 title '',\
'MADatNLO.HwU' index 27 using (($1+$2)/2):(0.0):(safe($4,$3,0.0)) w yerrorbar ls 6 title '',\
'MADatNLO.HwU' index 27 using (($1+$2)/2):(safe($5,$3,1.0)-1.0) ls 6 title '',\
'MADatNLO.HwU' index 26 using (($1+$2)/2):(0.0):(safe($4,$3,0.0)) w yerrorbar ls 5 title '',\
'MADatNLO.HwU' index 26 using (($1+$2)/2):(safe($5,$3,1.0)-1.0) ls 5 title '',\
'MADatNLO.HwU' index 25 using (($1+$2)/2):(0.0):(safe($4,$3,0.0)) w yerrorbar ls 4 title '',\
'MADatNLO.HwU' index 25 using (($1+$2)/2):(safe($5,$3,1.0)-1.0) ls 4 title '',\
'MADatNLO.HwU' index 24 using (($1+$2)/2):(0.0):(safe($4,$3,0.0)) w yerrorbar ls 3 title '',\
'MADatNLO.HwU' index 24 using (($1+$2)/2):(safe($5,$3,1.0)-1.0) ls 3 title '',\
'MADatNLO.HwU' index 23 using (($1+$2)/2):(0.0):(safe($4,$3,0.0)) w yerrorbar ls 2 title '',\
'MADatNLO.HwU' index 23 using (($1+$2)/2):(safe($5,$3,1.0)-1.0) ls 2 title '',\
'MADatNLO.HwU' index 22 using (($1+$2)/2):(0.0):(safe($4,$3,0.0)) w yerrorbar ls 1 title '',\
'MADatNLO.HwU' index 22 using (($1+$2)/2):(safe($5,$3,1.0)-1.0) ls 1 title ''
#-- rendering subhistograms '(LO|#1LOAA|#1TOT|#1NLOR|#1TOTR|#1)/(NLO|#1 central value) ratio'
unset label
unset format
set yrange [-1.5467e+01:2.0793e+01]
set origin 0.0000e+00, 2.0000e-01
set size 1.0000e+00, 1.5000e-01
set mytics 2
set ytics auto
set format x
unset logscale y
set ylabel "ratio w.r.t. NLO|#1"
set label "(LO|#1LOAA|#1TOT|#1NLOR|#1TOTR|#1)/(NLO|#1 central value)" font ",9" at graph 0.03, graph 0.13
plot \
1.0 ls 999 title '',\
'MADatNLO.HwU' index 32 using (($1+$2)/2):7 ls 16 title '',\
'MADatNLO.HwU' index 32 using (($1+$2)/2):6 ls 16 title '',\
'MADatNLO.HwU' index 31 using (($1+$2)/2):7 ls 15 title '',\
'MADatNLO.HwU' index 31 using (($1+$2)/2):6 ls 15 title '',\
'MADatNLO.HwU' index 30 using (($1+$2)/2):7 ls 14 title '',\
'MADatNLO.HwU' index 30 using (($1+$2)/2):6 ls 14 title '',\
'MADatNLO.HwU' index 29 using (($1+$2)/2):7 ls 13 title '',\
'MADatNLO.HwU' index 29 using (($1+$2)/2):6 ls 13 title '',\
'MADatNLO.HwU' index 28 using (($1+$2)/2):7 ls 12 title '',\
'MADatNLO.HwU' index 28 using (($1+$2)/2):6 ls 12 title '',\
'MADatNLO.HwU' index 32 using (($1+$2)/2):5 ls 6 title '',\
'MADatNLO.HwU' index 32 using (($1+$2)/2):3:4 w yerrorbar ls 6 title '',\
'MADatNLO.HwU' index 32 using (($1+$2)/2):3 ls 6 title '',\
'MADatNLO.HwU' index 31 using (($1+$2)/2):5 ls 5 title '',\
'MADatNLO.HwU' index 31 using (($1+$2)/2):3:4 w yerrorbar ls 5 title '',\
'MADatNLO.HwU' index 31 using (($1+$2)/2):3 ls 5 title '',\
'MADatNLO.HwU' index 30 using (($1+$2)/2):5 ls 4 title '',\
'MADatNLO.HwU' index 30 using (($1+$2)/2):3:4 w yerrorbar ls 4 title '',\
'MADatNLO.HwU' index 30 using (($1+$2)/2):3 ls 4 title '',\
'MADatNLO.HwU' index 29 using (($1+$2)/2):5 ls 3 title '',\
'MADatNLO.HwU' index 29 using (($1+$2)/2):3:4 w yerrorbar ls 3 title '',\
'MADatNLO.HwU' index 29 using (($1+$2)/2):3 ls 3 title '',\
'MADatNLO.HwU' index 28 using (($1+$2)/2):5 ls 2 title '',\
'MADatNLO.HwU' index 28 using (($1+$2)/2):3:4 w yerrorbar ls 2 title '',\
'MADatNLO.HwU' index 28 using (($1+$2)/2):3 ls 2 title ''

unset label

################################################################################

################################################################################
### Rendering of the plot titled 'thetatt'
################################################################################

set multiplot
set label "thetatt" font ",13" at graph 0.04, graph 1.05
set xrange [0.0000e+00:3.1416e+00]
set bmargin 0 
set tmargin 0
set xtics nomirror
set ytics nomirror
set mytics 10
set xtics auto
set key horizontal noreverse maxcols 1 width -4 
set label front 'MadGraph5\_aMC\@NLO' font "Courier,11" rotate by 90 at graph 1.02, graph 0.04

#-- rendering subhistograms 'NLO|#1 and LO|#1 results'

set format y '10^{%T}'
set yrange [2.2984e-03:1.2759e+00]
set origin 0.0000e+00, 5.0000e-01
set size 1.0000e+00, 4.0000e-01
set mytics 10
set ytics auto
set format x ''
set logscale y
set ylabel "{/Symbol s} per bin [pb]"

plot \
sqrt(-1) ls 16 title 'TOTR|#1, scale variation',\
sqrt(-1) ls 15 title 'NLOR|#1, scale variation',\
sqrt(-1) ls 14 title 'TOT|#1, scale variation',\
sqrt(-1) ls 13 title 'LOAA|#1, scale variation',\
sqrt(-1) ls 12 title 'LO|#1, scale variation',\
sqrt(-1) ls 11 title 'NLO|#1, scale variation',\
'MADatNLO.HwU' index 38 using (($1+$2)/2):($3 >= 0 ? sqrt(-1) : abs($3)):4 w yerrorbar ls 106 title '',\
'MADatNLO.HwU' index 38 using (($1+$2)/2):($3 >= 0 ? sqrt(-1) : abs($3)) ls 106 title '',\
'MADatNLO.HwU' index 38 using (($1+$2)/2):($3 < 0 ? sqrt(-1) : $3):4 w yerrorbar ls 6 title '',\
'MADatNLO.HwU' index 38 using (($1+$2)/2):($3 < 0 ? sqrt(-1) : $3) ls 6 title 'TOTR|#1, central value, dynamical\_scale\_choice=10',\
'MADatNLO.HwU' index 37 using (($1+$2)/2):($3 >= 0 ? sqrt(-1) : abs($3)):4 w yerrorbar ls 105 title '',\
'MADatNLO.HwU' index 37 using (($1+$2)/2):($3 >= 0 ? sqrt(-1) : abs($3)) ls 105 title '',\
'MADatNLO.HwU' index 37 using (($1+$2)/2):($3 < 0 ? sqrt(-1) : $3):4 w yerrorbar ls 5 title '',\
'MADatNLO.HwU' index 37 using (($1+$2)/2):($3 < 0 ? sqrt(-1) : $3) ls 5 title 'NLOR|#1, central value, dynamical\_scale\_choice=10',\
'MADatNLO.HwU' index 36 using (($1+$2)/2):($3 >= 0 ? sqrt(-1) : abs($3)):4 w yerrorbar ls 104 title '',\
'MADatNLO.HwU' index 36 using (($1+$2)/2):($3 >= 0 ? sqrt(-1) : abs($3)) ls 104 title '',\
'MADatNLO.HwU' index 36 using (($1+$2)/2):($3 < 0 ? sqrt(-1) : $3):4 w yerrorbar ls 4 title '',\
'MADatNLO.HwU' index 36 using (($1+$2)/2):($3 < 0 ? sqrt(-1) : $3) ls 4 title 'TOT|#1, central value, dynamical\_scale\_choice=10',\
'MADatNLO.HwU' index 35 using (($1+$2)/2):($3 >= 0 ? sqrt(-1) : abs($3)):4 w yerrorbar ls 103 title '',\
'MADatNLO.HwU' index 35 using (($1+$2)/2):($3 >= 0 ? sqrt(-1) : abs($3)) ls 103 title '',\
'MADatNLO.HwU' index 35 using (($1+$2)/2):($3 < 0 ? sqrt(-1) : $3):4 w yerrorbar ls 3 title '',\
'MADatNLO.HwU' index 35 using (($1+$2)/2):($3 < 0 ? sqrt(-1) : $3) ls 3 title 'LOAA|#1, central value, dynamical\_scale\_choice=10',\
'MADatNLO.HwU' index 34 using (($1+$2)/2):($3 >= 0 ? sqrt(-1) : abs($3)):4 w yerrorbar ls 102 title '',\
'MADatNLO.HwU' index 34 using (($1+$2)/2):($3 >= 0 ? sqrt(-1) : abs($3)) ls 102 title '',\
'MADatNLO.HwU' index 34 using (($1+$2)/2):($3 < 0 ? sqrt(-1) : $3):4 w yerrorbar ls 2 title '',\
'MADatNLO.HwU' index 34 using (($1+$2)/2):($3 < 0 ? sqrt(-1) : $3) ls 2 title 'LO|#1, central value, dynamical\_scale\_choice=10',\
'MADatNLO.HwU' index 33 using (($1+$2)/2):($3 >= 0 ? sqrt(-1) : abs($3)):4 w yerrorbar ls 101 title '',\
'MADatNLO.HwU' index 33 using (($1+$2)/2):($3 >= 0 ? sqrt(-1) : abs($3)) ls 101 title '',\
'MADatNLO.HwU' index 33 using (($1+$2)/2):($3 < 0 ? sqrt(-1) : $3):4 w yerrorbar ls 1 title '',\
'MADatNLO.HwU' index 33 using (($1+$2)/2):($3 < 0 ? sqrt(-1) : $3) ls 1 title 'NLO|#1, central value, dynamical\_scale\_choice=10'
#-- rendering subhistograms 'Relative scale and PDF uncertainty'
unset label
unset format
set yrange [-1.8895e-01:1.7744e-01]
set origin 0.0000e+00, 3.5000e-01
set size 1.0000e+00, 1.5000e-01
set mytics 2
set ytics auto
set format x ''
unset logscale y
set ylabel "NLO|#1 rel.unc."
set label "Relative uncertainties w.r.t. central values" font ",9" front at graph 0.03, graph 0.13
plot \
'MADatNLO.HwU' index 38 using (($1+$2)/2):(safe($7,$3,1.0)-1.0) ls 16 title '',\
'MADatNLO.HwU' index 38 using (($1+$2)/2):(safe($6,$3,1.0)-1.0) ls 16 title '',\
'MADatNLO.HwU' index 37 using (($1+$2)/2):(safe($7,$3,1.0)-1.0) ls 15 title '',\
'MADatNLO.HwU' index 37 using (($1+$2)/2):(safe($6,$3,1.0)-1.0) ls 15 title '',\
'MADatNLO.HwU' index 36 using (($1+$2)/2):(safe($7,$3,1.0)-1.0) ls 14 title '',\
'MADatNLO.HwU' index 36 using (($1+$2)/2):(safe($6,$3,1.0)-1.0) ls 14 title '',\
'MADatNLO.HwU' index 35 using (($1+$2)/2):(safe($7,$3,1.0)-1.0) ls 13 title '',\
'MADatNLO.HwU' index 35 using (($1+$2)/2):(safe($6,$3,1.0)-1.0) ls 13 title '',\
'MADatNLO.HwU' index 34 using (($1+$2)/2):(safe($7,$3,1.0)-1.0) ls 12 title '',\
'MADatNLO.HwU' index 34 using (($1+$2)/2):(safe($6,$3,1.0)-1.0) ls 12 title '',\
'MADatNLO.HwU' index 33 using (($1+$2)/2):(safe($7,$3,1.0)-1.0) ls 11 title '',\
'MADatNLO.HwU' index 33 using (($1+$2)/2):(safe($6,$3,1.0)-1.0) ls 11 title '',\
0.0 ls 999 title '',\
'MADatNLO.HwU' index 38 using (($1+$2)/2):(0.0):(safe($4,$3,0.0)) w yerrorbar ls 6 title '',\
'MADatNLO.HwU' index 38 using (($1+$2)/2):(safe($5,$3,1.0)-1.0) ls 6 title '',\
'MADatNLO.HwU' index 37 using (($1+$2)/2):(0.0):(safe($4,$3,0.0)) w yerrorbar ls 5 title '',\
'MADatNLO.HwU' index 37 using (($1+$2)/2):(safe($5,$3,1.0)-1.0) ls 5 title '',\
'MADatNLO.HwU' index 36 using (($1+$2)/2):(0.0):(safe($4,$3,0.0)) w yerrorbar ls 4 title '',\
'MADatNLO.HwU' index 36 using (($1+$2)/2):(safe($5,$3,1.0)-1.0) ls 4 title '',\
'MADatNLO.HwU' index 35 using (($1+$2)/2):(0.0):(safe($4,$3,0.0)) w yerrorbar ls 3 title '',\
'MADatNLO.HwU' index 35 using (($1+$2)/2):(safe($5,$3,1.0)-1.0) ls 3 title '',\
'MADatNLO.HwU' index 34 using (($1+$2)/2):(0.0):(safe($4,$3,0.0)) w yerrorbar ls 2 title '',\
'MADatNLO.HwU' index 34 using (($1+$2)/2):(safe($5,$3,1.0)-1.0) ls 2 title '',\
'MADatNLO.HwU' index 33 using (($1+$2)/2):(0.0):(safe($4,$3,0.0)) w yerrorbar ls 1 title '',\
'MADatNLO.HwU' index 33 using (($1+$2)/2):(safe($5,$3,1.0)-1.0) ls 1 title ''
#-- rendering subhistograms '(LO|#1LOAA|#1TOT|#1NLOR|#1TOTR|#1)/(NLO|#1 central value) ratio'
unset label
unset format
set yrange [-4.2426e+00:2.8686e+00]
set origin 0.0000e+00, 2.0000e-01
set size 1.0000e+00, 1.5000e-01
set mytics 2
set ytics auto
set format x
unset logscale y
set ylabel "ratio w.r.t. NLO|#1"
set label "(LO|#1LOAA|#1TOT|#1NLOR|#1TOTR|#1)/(NLO|#1 central value)" font ",9" at graph 0.03, graph 0.13
plot \
1.0 ls 999 title '',\
'MADatNLO.HwU' index 43 using (($1+$2)/2):7 ls 16 title '',\
'MADatNLO.HwU' index 43 using (($1+$2)/2):6 ls 16 title '',\
'MADatNLO.HwU' index 42 using (($1+$2)/2):7 ls 15 title '',\
'MADatNLO.HwU' index 42 using (($1+$2)/2):6 ls 15 title '',\
'MADatNLO.HwU' index 41 using (($1+$2)/2):7 ls 14 title '',\
'MADatNLO.HwU' index 41 using (($1+$2)/2):6 ls 14 title '',\
'MADatNLO.HwU' index 40 using (($1+$2)/2):7 ls 13 title '',\
'MADatNLO.HwU' index 40 using (($1+$2)/2):6 ls 13 title '',\
'MADatNLO.HwU' index 39 using (($1+$2)/2):7 ls 12 title '',\
'MADatNLO.HwU' index 39 using (($1+$2)/2):6 ls 12 title '',\
'MADatNLO.HwU' index 43 using (($1+$2)/2):5 ls 6 title '',\
'MADatNLO.HwU' index 43 using (($1+$2)/2):3:4 w yerrorbar ls 6 title '',\
'MADatNLO.HwU' index 43 using (($1+$2)/2):3 ls 6 title '',\
'MADatNLO.HwU' index 42 using (($1+$2)/2):5 ls 5 title '',\
'MADatNLO.HwU' index 42 using (($1+$2)/2):3:4 w yerrorbar ls 5 title '',\
'MADatNLO.HwU' index 42 using (($1+$2)/2):3 ls 5 title '',\
'MADatNLO.HwU' index 41 using (($1+$2)/2):5 ls 4 title '',\
'MADatNLO.HwU' index 41 using (($1+$2)/2):3:4 w yerrorbar ls 4 title '',\
'MADatNLO.HwU' index 41 using (($1+$2)/2):3 ls 4 title '',\
'MADatNLO.HwU' index 40 using (($1+$2)/2):5 ls 3 title '',\
'MADatNLO.HwU' index 40 using (($1+$2)/2):3:4 w yerrorbar ls 3 title '',\
'MADatNLO.HwU' index 40 using (($1+$2)/2):3 ls 3 title '',\
'MADatNLO.HwU' index 39 using (($1+$2)/2):5 ls 2 title '',\
'MADatNLO.HwU' index 39 using (($1+$2)/2):3:4 w yerrorbar ls 2 title '',\
'MADatNLO.HwU' index 39 using (($1+$2)/2):3 ls 2 title ''

unset label

################################################################################

################################################################################
### Rendering of the plot titled 'pttt'
################################################################################

set multiplot
set label "pttt" font ",13" at graph 0.04, graph 1.05
set xrange [0.0000e+00:5.0000e+02]
set bmargin 0 
set tmargin 0
set xtics nomirror
set ytics nomirror
set mytics 10
set xtics auto
set key horizontal noreverse maxcols 1 width -4 
set label front 'MadGraph5\_aMC\@NLO' font "Courier,11" rotate by 90 at graph 1.02, graph 0.04

#-- rendering subhistograms 'NLO|#1 and LO|#1 results'

set format y '10^{%T}'
set yrange [6.7300e-05:1.1226e+00]
set origin 0.0000e+00, 5.0000e-01
set size 1.0000e+00, 4.0000e-01
set mytics 10
set ytics auto
set format x ''
set logscale y
set ylabel "{/Symbol s} per bin [pb]"

plot \
sqrt(-1) ls 16 title 'TOTR|#1, scale variation',\
sqrt(-1) ls 15 title 'NLOR|#1, scale variation',\
sqrt(-1) ls 14 title 'TOT|#1, scale variation',\
sqrt(-1) ls 13 title 'LOAA|#1, scale variation',\
sqrt(-1) ls 12 title 'LO|#1, scale variation',\
sqrt(-1) ls 11 title 'NLO|#1, scale variation',\
'MADatNLO.HwU' index 49 using (($1+$2)/2):($3 >= 0 ? sqrt(-1) : abs($3)):4 w yerrorbar ls 106 title '',\
'MADatNLO.HwU' index 49 using (($1+$2)/2):($3 >= 0 ? sqrt(-1) : abs($3)) ls 106 title '',\
'MADatNLO.HwU' index 49 using (($1+$2)/2):($3 < 0 ? sqrt(-1) : $3):4 w yerrorbar ls 6 title '',\
'MADatNLO.HwU' index 49 using (($1+$2)/2):($3 < 0 ? sqrt(-1) : $3) ls 6 title 'TOTR|#1, central value, dynamical\_scale\_choice=10',\
'MADatNLO.HwU' index 48 using (($1+$2)/2):($3 >= 0 ? sqrt(-1) : abs($3)):4 w yerrorbar ls 105 title '',\
'MADatNLO.HwU' index 48 using (($1+$2)/2):($3 >= 0 ? sqrt(-1) : abs($3)) ls 105 title '',\
'MADatNLO.HwU' index 48 using (($1+$2)/2):($3 < 0 ? sqrt(-1) : $3):4 w yerrorbar ls 5 title '',\
'MADatNLO.HwU' index 48 using (($1+$2)/2):($3 < 0 ? sqrt(-1) : $3) ls 5 title 'NLOR|#1, central value, dynamical\_scale\_choice=10',\
'MADatNLO.HwU' index 47 using (($1+$2)/2):($3 >= 0 ? sqrt(-1) : abs($3)):4 w yerrorbar ls 104 title '',\
'MADatNLO.HwU' index 47 using (($1+$2)/2):($3 >= 0 ? sqrt(-1) : abs($3)) ls 104 title '',\
'MADatNLO.HwU' index 47 using (($1+$2)/2):($3 < 0 ? sqrt(-1) : $3):4 w yerrorbar ls 4 title '',\
'MADatNLO.HwU' index 47 using (($1+$2)/2):($3 < 0 ? sqrt(-1) : $3) ls 4 title 'TOT|#1, central value, dynamical\_scale\_choice=10',\
'MADatNLO.HwU' index 46 using (($1+$2)/2):($3 >= 0 ? sqrt(-1) : abs($3)):4 w yerrorbar ls 103 title '',\
'MADatNLO.HwU' index 46 using (($1+$2)/2):($3 >= 0 ? sqrt(-1) : abs($3)) ls 103 title '',\
'MADatNLO.HwU' index 46 using (($1+$2)/2):($3 < 0 ? sqrt(-1) : $3):4 w yerrorbar ls 3 title '',\
'MADatNLO.HwU' index 46 using (($1+$2)/2):($3 < 0 ? sqrt(-1) : $3) ls 3 title 'LOAA|#1, central value, dynamical\_scale\_choice=10',\
'MADatNLO.HwU' index 45 using (($1+$2)/2):($3 >= 0 ? sqrt(-1) : abs($3)):4 w yerrorbar ls 102 title '',\
'MADatNLO.HwU' index 45 using (($1+$2)/2):($3 >= 0 ? sqrt(-1) : abs($3)) ls 102 title '',\
'MADatNLO.HwU' index 45 using (($1+$2)/2):($3 < 0 ? sqrt(-1) : $3):4 w yerrorbar ls 2 title '',\
'MADatNLO.HwU' index 45 using (($1+$2)/2):($3 < 0 ? sqrt(-1) : $3) ls 2 title 'LO|#1, central value, dynamical\_scale\_choice=10',\
'MADatNLO.HwU' index 44 using (($1+$2)/2):($3 >= 0 ? sqrt(-1) : abs($3)):4 w yerrorbar ls 101 title '',\
'MADatNLO.HwU' index 44 using (($1+$2)/2):($3 >= 0 ? sqrt(-1) : abs($3)) ls 101 title '',\
'MADatNLO.HwU' index 44 using (($1+$2)/2):($3 < 0 ? sqrt(-1) : $3):4 w yerrorbar ls 1 title '',\
'MADatNLO.HwU' index 44 using (($1+$2)/2):($3 < 0 ? sqrt(-1) : $3) ls 1 title 'NLO|#1, central value, dynamical\_scale\_choice=10'
#-- rendering subhistograms 'Relative scale and PDF uncertainty'
unset label
unset format
set yrange [-3.4492e-02:3.4737e-02]
set origin 0.0000e+00, 3.5000e-01
set size 1.0000e+00, 1.5000e-01
set mytics 2
set ytics auto
set format x ''
unset logscale y
set ylabel "NLO|#1 rel.unc."
set label "Relative uncertainties w.r.t. central values" font ",9" front at graph 0.03, graph 0.13
plot \
'MADatNLO.HwU' index 49 using (($1+$2)/2):(safe($7,$3,1.0)-1.0) ls 16 title '',\
'MADatNLO.HwU' index 49 using (($1+$2)/2):(safe($6,$3,1.0)-1.0) ls 16 title '',\
'MADatNLO.HwU' index 48 using (($1+$2)/2):(safe($7,$3,1.0)-1.0) ls 15 title '',\
'MADatNLO.HwU' index 48 using (($1+$2)/2):(safe($6,$3,1.0)-1.0) ls 15 title '',\
'MADatNLO.HwU' index 47 using (($1+$2)/2):(safe($7,$3,1.0)-1.0) ls 14 title '',\
'MADatNLO.HwU' index 47 using (($1+$2)/2):(safe($6,$3,1.0)-1.0) ls 14 title '',\
'MADatNLO.HwU' index 46 using (($1+$2)/2):(safe($7,$3,1.0)-1.0) ls 13 title '',\
'MADatNLO.HwU' index 46 using (($1+$2)/2):(safe($6,$3,1.0)-1.0) ls 13 title '',\
'MADatNLO.HwU' index 45 using (($1+$2)/2):(safe($7,$3,1.0)-1.0) ls 12 title '',\
'MADatNLO.HwU' index 45 using (($1+$2)/2):(safe($6,$3,1.0)-1.0) ls 12 title '',\
'MADatNLO.HwU' index 44 using (($1+$2)/2):(safe($7,$3,1.0)-1.0) ls 11 title '',\
'MADatNLO.HwU' index 44 using (($1+$2)/2):(safe($6,$3,1.0)-1.0) ls 11 title '',\
0.0 ls 999 title '',\
'MADatNLO.HwU' index 49 using (($1+$2)/2):(0.0):(safe($4,$3,0.0)) w yerrorbar ls 6 title '',\
'MADatNLO.HwU' index 49 using (($1+$2)/2):(safe($5,$3,1.0)-1.0) ls 6 title '',\
'MADatNLO.HwU' index 48 using (($1+$2)/2):(0.0):(safe($4,$3,0.0)) w yerrorbar ls 5 title '',\
'MADatNLO.HwU' index 48 using (($1+$2)/2):(safe($5,$3,1.0)-1.0) ls 5 title '',\
'MADatNLO.HwU' index 47 using (($1+$2)/2):(0.0):(safe($4,$3,0.0)) w yerrorbar ls 4 title '',\
'MADatNLO.HwU' index 47 using (($1+$2)/2):(safe($5,$3,1.0)-1.0) ls 4 title '',\
'MADatNLO.HwU' index 46 using (($1+$2)/2):(0.0):(safe($4,$3,0.0)) w yerrorbar ls 3 title '',\
'MADatNLO.HwU' index 46 using (($1+$2)/2):(safe($5,$3,1.0)-1.0) ls 3 title '',\
'MADatNLO.HwU' index 45 using (($1+$2)/2):(0.0):(safe($4,$3,0.0)) w yerrorbar ls 2 title '',\
'MADatNLO.HwU' index 45 using (($1+$2)/2):(safe($5,$3,1.0)-1.0) ls 2 title '',\
'MADatNLO.HwU' index 44 using (($1+$2)/2):(0.0):(safe($4,$3,0.0)) w yerrorbar ls 1 title '',\
'MADatNLO.HwU' index 44 using (($1+$2)/2):(safe($5,$3,1.0)-1.0) ls 1 title ''
#-- rendering subhistograms '(LO|#1LOAA|#1TOT|#1NLOR|#1TOTR|#1)/(NLO|#1 central value) ratio'
unset label
unset format
set yrange [-3.4210e-01:1.2165e+00]
set origin 0.0000e+00, 2.0000e-01
set size 1.0000e+00, 1.5000e-01
set mytics 2
set ytics auto
set format x
unset logscale y
set ylabel "ratio w.r.t. NLO|#1"
set label "(LO|#1LOAA|#1TOT|#1NLOR|#1TOTR|#1)/(NLO|#1 central value)" font ",9" at graph 0.03, graph 0.13
plot \
1.0 ls 999 title '',\
'MADatNLO.HwU' index 54 using (($1+$2)/2):7 ls 16 title '',\
'MADatNLO.HwU' index 54 using (($1+$2)/2):6 ls 16 title '',\
'MADatNLO.HwU' index 53 using (($1+$2)/2):7 ls 15 title '',\
'MADatNLO.HwU' index 53 using (($1+$2)/2):6 ls 15 title '',\
'MADatNLO.HwU' index 52 using (($1+$2)/2):7 ls 14 title '',\
'MADatNLO.HwU' index 52 using (($1+$2)/2):6 ls 14 title '',\
'MADatNLO.HwU' index 51 using (($1+$2)/2):7 ls 13 title '',\
'MADatNLO.HwU' index 51 using (($1+$2)/2):6 ls 13 title '',\
'MADatNLO.HwU' index 50 using (($1+$2)/2):7 ls 12 title '',\
'MADatNLO.HwU' index 50 using (($1+$2)/2):6 ls 12 title '',\
'MADatNLO.HwU' index 54 using (($1+$2)/2):5 ls 6 title '',\
'MADatNLO.HwU' index 54 using (($1+$2)/2):3:4 w yerrorbar ls 6 title '',\
'MADatNLO.HwU' index 54 using (($1+$2)/2):3 ls 6 title '',\
'MADatNLO.HwU' index 53 using (($1+$2)/2):5 ls 5 title '',\
'MADatNLO.HwU' index 53 using (($1+$2)/2):3:4 w yerrorbar ls 5 title '',\
'MADatNLO.HwU' index 53 using (($1+$2)/2):3 ls 5 title '',\
'MADatNLO.HwU' index 52 using (($1+$2)/2):5 ls 4 title '',\
'MADatNLO.HwU' index 52 using (($1+$2)/2):3:4 w yerrorbar ls 4 title '',\
'MADatNLO.HwU' index 52 using (($1+$2)/2):3 ls 4 title '',\
'MADatNLO.HwU' index 51 using (($1+$2)/2):5 ls 3 title '',\
'MADatNLO.HwU' index 51 using (($1+$2)/2):3:4 w yerrorbar ls 3 title '',\
'MADatNLO.HwU' index 51 using (($1+$2)/2):3 ls 3 title '',\
'MADatNLO.HwU' index 50 using (($1+$2)/2):5 ls 2 title '',\
'MADatNLO.HwU' index 50 using (($1+$2)/2):3:4 w yerrorbar ls 2 title '',\
'MADatNLO.HwU' index 50 using (($1+$2)/2):3 ls 2 title ''

unset label

################################################################################

################################################################################
### Rendering of the plot titled 'ptmup'
################################################################################

set multiplot
set label "ptmup" font ",13" at graph 0.04, graph 1.05
set xrange [0.0000e+00:5.0000e+02]
set bmargin 0 
set tmargin 0
set xtics nomirror
set ytics nomirror
set mytics 10
set xtics auto
set key horizontal noreverse maxcols 1 width -4 
set label front 'MadGraph5\_aMC\@NLO' font "Courier,11" rotate by 90 at graph 1.02, graph 0.04

#-- rendering subhistograms 'NLO|#1 and LO|#1 results'

set format y '10^{%T}'
set yrange [1.2963e-08:3.0494e-01]
set origin 0.0000e+00, 5.0000e-01
set size 1.0000e+00, 4.0000e-01
set mytics 10
set ytics auto
set format x ''
set logscale y
set ylabel "{/Symbol s} per bin [pb]"

plot \
sqrt(-1) ls 16 title 'TOTR|#1, scale variation',\
sqrt(-1) ls 15 title 'NLOR|#1, scale variation',\
sqrt(-1) ls 14 title 'TOT|#1, scale variation',\
sqrt(-1) ls 13 title 'LOAA|#1, scale variation',\
sqrt(-1) ls 12 title 'LO|#1, scale variation',\
sqrt(-1) ls 11 title 'NLO|#1, scale variation',\
'MADatNLO.HwU' index 60 using (($1+$2)/2):($3 >= 0 ? sqrt(-1) : abs($3)):4 w yerrorbar ls 106 title '',\
'MADatNLO.HwU' index 60 using (($1+$2)/2):($3 >= 0 ? sqrt(-1) : abs($3)) ls 106 title '',\
'MADatNLO.HwU' index 60 using (($1+$2)/2):($3 < 0 ? sqrt(-1) : $3):4 w yerrorbar ls 6 title '',\
'MADatNLO.HwU' index 60 using (($1+$2)/2):($3 < 0 ? sqrt(-1) : $3) ls 6 title 'TOTR|#1, central value, dynamical\_scale\_choice=10',\
'MADatNLO.HwU' index 59 using (($1+$2)/2):($3 >= 0 ? sqrt(-1) : abs($3)):4 w yerrorbar ls 105 title '',\
'MADatNLO.HwU' index 59 using (($1+$2)/2):($3 >= 0 ? sqrt(-1) : abs($3)) ls 105 title '',\
'MADatNLO.HwU' index 59 using (($1+$2)/2):($3 < 0 ? sqrt(-1) : $3):4 w yerrorbar ls 5 title '',\
'MADatNLO.HwU' index 59 using (($1+$2)/2):($3 < 0 ? sqrt(-1) : $3) ls 5 title 'NLOR|#1, central value, dynamical\_scale\_choice=10',\
'MADatNLO.HwU' index 58 using (($1+$2)/2):($3 >= 0 ? sqrt(-1) : abs($3)):4 w yerrorbar ls 104 title '',\
'MADatNLO.HwU' index 58 using (($1+$2)/2):($3 >= 0 ? sqrt(-1) : abs($3)) ls 104 title '',\
'MADatNLO.HwU' index 58 using (($1+$2)/2):($3 < 0 ? sqrt(-1) : $3):4 w yerrorbar ls 4 title '',\
'MADatNLO.HwU' index 58 using (($1+$2)/2):($3 < 0 ? sqrt(-1) : $3) ls 4 title 'TOT|#1, central value, dynamical\_scale\_choice=10',\
'MADatNLO.HwU' index 57 using (($1+$2)/2):($3 >= 0 ? sqrt(-1) : abs($3)):4 w yerrorbar ls 103 title '',\
'MADatNLO.HwU' index 57 using (($1+$2)/2):($3 >= 0 ? sqrt(-1) : abs($3)) ls 103 title '',\
'MADatNLO.HwU' index 57 using (($1+$2)/2):($3 < 0 ? sqrt(-1) : $3):4 w yerrorbar ls 3 title '',\
'MADatNLO.HwU' index 57 using (($1+$2)/2):($3 < 0 ? sqrt(-1) : $3) ls 3 title 'LOAA|#1, central value, dynamical\_scale\_choice=10',\
'MADatNLO.HwU' index 56 using (($1+$2)/2):($3 >= 0 ? sqrt(-1) : abs($3)):4 w yerrorbar ls 102 title '',\
'MADatNLO.HwU' index 56 using (($1+$2)/2):($3 >= 0 ? sqrt(-1) : abs($3)) ls 102 title '',\
'MADatNLO.HwU' index 56 using (($1+$2)/2):($3 < 0 ? sqrt(-1) : $3):4 w yerrorbar ls 2 title '',\
'MADatNLO.HwU' index 56 using (($1+$2)/2):($3 < 0 ? sqrt(-1) : $3) ls 2 title 'LO|#1, central value, dynamical\_scale\_choice=10',\
'MADatNLO.HwU' index 55 using (($1+$2)/2):($3 >= 0 ? sqrt(-1) : abs($3)):4 w yerrorbar ls 101 title '',\
'MADatNLO.HwU' index 55 using (($1+$2)/2):($3 >= 0 ? sqrt(-1) : abs($3)) ls 101 title '',\
'MADatNLO.HwU' index 55 using (($1+$2)/2):($3 < 0 ? sqrt(-1) : $3):4 w yerrorbar ls 1 title '',\
'MADatNLO.HwU' index 55 using (($1+$2)/2):($3 < 0 ? sqrt(-1) : $3) ls 1 title 'NLO|#1, central value, dynamical\_scale\_choice=10'
#-- rendering subhistograms 'Relative scale and PDF uncertainty'
unset label
unset format
set yrange [-1.0999e-01:1.0504e-01]
set origin 0.0000e+00, 3.5000e-01
set size 1.0000e+00, 1.5000e-01
set mytics 2
set ytics auto
set format x ''
unset logscale y
set ylabel "NLO|#1 rel.unc."
set label "Relative uncertainties w.r.t. central values" font ",9" front at graph 0.03, graph 0.13
plot \
'MADatNLO.HwU' index 60 using (($1+$2)/2):(safe($7,$3,1.0)-1.0) ls 16 title '',\
'MADatNLO.HwU' index 60 using (($1+$2)/2):(safe($6,$3,1.0)-1.0) ls 16 title '',\
'MADatNLO.HwU' index 59 using (($1+$2)/2):(safe($7,$3,1.0)-1.0) ls 15 title '',\
'MADatNLO.HwU' index 59 using (($1+$2)/2):(safe($6,$3,1.0)-1.0) ls 15 title '',\
'MADatNLO.HwU' index 58 using (($1+$2)/2):(safe($7,$3,1.0)-1.0) ls 14 title '',\
'MADatNLO.HwU' index 58 using (($1+$2)/2):(safe($6,$3,1.0)-1.0) ls 14 title '',\
'MADatNLO.HwU' index 57 using (($1+$2)/2):(safe($7,$3,1.0)-1.0) ls 13 title '',\
'MADatNLO.HwU' index 57 using (($1+$2)/2):(safe($6,$3,1.0)-1.0) ls 13 title '',\
'MADatNLO.HwU' index 56 using (($1+$2)/2):(safe($7,$3,1.0)-1.0) ls 12 title '',\
'MADatNLO.HwU' index 56 using (($1+$2)/2):(safe($6,$3,1.0)-1.0) ls 12 title '',\
'MADatNLO.HwU' index 55 using (($1+$2)/2):(safe($7,$3,1.0)-1.0) ls 11 title '',\
'MADatNLO.HwU' index 55 using (($1+$2)/2):(safe($6,$3,1.0)-1.0) ls 11 title '',\
0.0 ls 999 title '',\
'MADatNLO.HwU' index 60 using (($1+$2)/2):(0.0):(safe($4,$3,0.0)) w yerrorbar ls 6 title '',\
'MADatNLO.HwU' index 60 using (($1+$2)/2):(safe($5,$3,1.0)-1.0) ls 6 title '',\
'MADatNLO.HwU' index 59 using (($1+$2)/2):(0.0):(safe($4,$3,0.0)) w yerrorbar ls 5 title '',\
'MADatNLO.HwU' index 59 using (($1+$2)/2):(safe($5,$3,1.0)-1.0) ls 5 title '',\
'MADatNLO.HwU' index 58 using (($1+$2)/2):(0.0):(safe($4,$3,0.0)) w yerrorbar ls 4 title '',\
'MADatNLO.HwU' index 58 using (($1+$2)/2):(safe($5,$3,1.0)-1.0) ls 4 title '',\
'MADatNLO.HwU' index 57 using (($1+$2)/2):(0.0):(safe($4,$3,0.0)) w yerrorbar ls 3 title '',\
'MADatNLO.HwU' index 57 using (($1+$2)/2):(safe($5,$3,1.0)-1.0) ls 3 title '',\
'MADatNLO.HwU' index 56 using (($1+$2)/2):(0.0):(safe($4,$3,0.0)) w yerrorbar ls 2 title '',\
'MADatNLO.HwU' index 56 using (($1+$2)/2):(safe($5,$3,1.0)-1.0) ls 2 title '',\
'MADatNLO.HwU' index 55 using (($1+$2)/2):(0.0):(safe($4,$3,0.0)) w yerrorbar ls 1 title '',\
'MADatNLO.HwU' index 55 using (($1+$2)/2):(safe($5,$3,1.0)-1.0) ls 1 title ''
#-- rendering subhistograms '(LO|#1LOAA|#1TOT|#1NLOR|#1TOTR|#1)/(NLO|#1 central value) ratio'
unset label
unset format
set yrange [2.0814e-02:1.9263e+00]
set origin 0.0000e+00, 2.0000e-01
set size 1.0000e+00, 1.5000e-01
set mytics 2
set ytics auto
set format x
unset logscale y
set ylabel "ratio w.r.t. NLO|#1"
set label "(LO|#1LOAA|#1TOT|#1NLOR|#1TOTR|#1)/(NLO|#1 central value)" font ",9" at graph 0.03, graph 0.13
plot \
1.0 ls 999 title '',\
'MADatNLO.HwU' index 65 using (($1+$2)/2):7 ls 16 title '',\
'MADatNLO.HwU' index 65 using (($1+$2)/2):6 ls 16 title '',\
'MADatNLO.HwU' index 64 using (($1+$2)/2):7 ls 15 title '',\
'MADatNLO.HwU' index 64 using (($1+$2)/2):6 ls 15 title '',\
'MADatNLO.HwU' index 63 using (($1+$2)/2):7 ls 14 title '',\
'MADatNLO.HwU' index 63 using (($1+$2)/2):6 ls 14 title '',\
'MADatNLO.HwU' index 62 using (($1+$2)/2):7 ls 13 title '',\
'MADatNLO.HwU' index 62 using (($1+$2)/2):6 ls 13 title '',\
'MADatNLO.HwU' index 61 using (($1+$2)/2):7 ls 12 title '',\
'MADatNLO.HwU' index 61 using (($1+$2)/2):6 ls 12 title '',\
'MADatNLO.HwU' index 65 using (($1+$2)/2):5 ls 6 title '',\
'MADatNLO.HwU' index 65 using (($1+$2)/2):3:4 w yerrorbar ls 6 title '',\
'MADatNLO.HwU' index 65 using (($1+$2)/2):3 ls 6 title '',\
'MADatNLO.HwU' index 64 using (($1+$2)/2):5 ls 5 title '',\
'MADatNLO.HwU' index 64 using (($1+$2)/2):3:4 w yerrorbar ls 5 title '',\
'MADatNLO.HwU' index 64 using (($1+$2)/2):3 ls 5 title '',\
'MADatNLO.HwU' index 63 using (($1+$2)/2):5 ls 4 title '',\
'MADatNLO.HwU' index 63 using (($1+$2)/2):3:4 w yerrorbar ls 4 title '',\
'MADatNLO.HwU' index 63 using (($1+$2)/2):3 ls 4 title '',\
'MADatNLO.HwU' index 62 using (($1+$2)/2):5 ls 3 title '',\
'MADatNLO.HwU' index 62 using (($1+$2)/2):3:4 w yerrorbar ls 3 title '',\
'MADatNLO.HwU' index 62 using (($1+$2)/2):3 ls 3 title '',\
'MADatNLO.HwU' index 61 using (($1+$2)/2):5 ls 2 title '',\
'MADatNLO.HwU' index 61 using (($1+$2)/2):3:4 w yerrorbar ls 2 title '',\
'MADatNLO.HwU' index 61 using (($1+$2)/2):3 ls 2 title ''

unset label

################################################################################

################################################################################
### Rendering of the plot titled 'ptmum'
################################################################################

set multiplot
set label "ptmum" font ",13" at graph 0.04, graph 1.05
set xrange [0.0000e+00:5.0000e+02]
set bmargin 0 
set tmargin 0
set xtics nomirror
set ytics nomirror
set mytics 10
set xtics auto
set key horizontal noreverse maxcols 1 width -4 
set label front 'MadGraph5\_aMC\@NLO' font "Courier,11" rotate by 90 at graph 1.02, graph 0.04

#-- rendering subhistograms 'NLO|#1 and LO|#1 results'

set format y '10^{%T}'
set yrange [1.6842e-08:3.0917e-01]
set origin 0.0000e+00, 5.0000e-01
set size 1.0000e+00, 4.0000e-01
set mytics 10
set ytics auto
set format x ''
set logscale y
set ylabel "{/Symbol s} per bin [pb]"

plot \
sqrt(-1) ls 16 title 'TOTR|#1, scale variation',\
sqrt(-1) ls 15 title 'NLOR|#1, scale variation',\
sqrt(-1) ls 14 title 'TOT|#1, scale variation',\
sqrt(-1) ls 13 title 'LOAA|#1, scale variation',\
sqrt(-1) ls 12 title 'LO|#1, scale variation',\
sqrt(-1) ls 11 title 'NLO|#1, scale variation',\
'MADatNLO.HwU' index 71 using (($1+$2)/2):($3 >= 0 ? sqrt(-1) : abs($3)):4 w yerrorbar ls 106 title '',\
'MADatNLO.HwU' index 71 using (($1+$2)/2):($3 >= 0 ? sqrt(-1) : abs($3)) ls 106 title '',\
'MADatNLO.HwU' index 71 using (($1+$2)/2):($3 < 0 ? sqrt(-1) : $3):4 w yerrorbar ls 6 title '',\
'MADatNLO.HwU' index 71 using (($1+$2)/2):($3 < 0 ? sqrt(-1) : $3) ls 6 title 'TOTR|#1, central value, dynamical\_scale\_choice=10',\
'MADatNLO.HwU' index 70 using (($1+$2)/2):($3 >= 0 ? sqrt(-1) : abs($3)):4 w yerrorbar ls 105 title '',\
'MADatNLO.HwU' index 70 using (($1+$2)/2):($3 >= 0 ? sqrt(-1) : abs($3)) ls 105 title '',\
'MADatNLO.HwU' index 70 using (($1+$2)/2):($3 < 0 ? sqrt(-1) : $3):4 w yerrorbar ls 5 title '',\
'MADatNLO.HwU' index 70 using (($1+$2)/2):($3 < 0 ? sqrt(-1) : $3) ls 5 title 'NLOR|#1, central value, dynamical\_scale\_choice=10',\
'MADatNLO.HwU' index 69 using (($1+$2)/2):($3 >= 0 ? sqrt(-1) : abs($3)):4 w yerrorbar ls 104 title '',\
'MADatNLO.HwU' index 69 using (($1+$2)/2):($3 >= 0 ? sqrt(-1) : abs($3)) ls 104 title '',\
'MADatNLO.HwU' index 69 using (($1+$2)/2):($3 < 0 ? sqrt(-1) : $3):4 w yerrorbar ls 4 title '',\
'MADatNLO.HwU' index 69 using (($1+$2)/2):($3 < 0 ? sqrt(-1) : $3) ls 4 title 'TOT|#1, central value, dynamical\_scale\_choice=10',\
'MADatNLO.HwU' index 68 using (($1+$2)/2):($3 >= 0 ? sqrt(-1) : abs($3)):4 w yerrorbar ls 103 title '',\
'MADatNLO.HwU' index 68 using (($1+$2)/2):($3 >= 0 ? sqrt(-1) : abs($3)) ls 103 title '',\
'MADatNLO.HwU' index 68 using (($1+$2)/2):($3 < 0 ? sqrt(-1) : $3):4 w yerrorbar ls 3 title '',\
'MADatNLO.HwU' index 68 using (($1+$2)/2):($3 < 0 ? sqrt(-1) : $3) ls 3 title 'LOAA|#1, central value, dynamical\_scale\_choice=10',\
'MADatNLO.HwU' index 67 using (($1+$2)/2):($3 >= 0 ? sqrt(-1) : abs($3)):4 w yerrorbar ls 102 title '',\
'MADatNLO.HwU' index 67 using (($1+$2)/2):($3 >= 0 ? sqrt(-1) : abs($3)) ls 102 title '',\
'MADatNLO.HwU' index 67 using (($1+$2)/2):($3 < 0 ? sqrt(-1) : $3):4 w yerrorbar ls 2 title '',\
'MADatNLO.HwU' index 67 using (($1+$2)/2):($3 < 0 ? sqrt(-1) : $3) ls 2 title 'LO|#1, central value, dynamical\_scale\_choice=10',\
'MADatNLO.HwU' index 66 using (($1+$2)/2):($3 >= 0 ? sqrt(-1) : abs($3)):4 w yerrorbar ls 101 title '',\
'MADatNLO.HwU' index 66 using (($1+$2)/2):($3 >= 0 ? sqrt(-1) : abs($3)) ls 101 title '',\
'MADatNLO.HwU' index 66 using (($1+$2)/2):($3 < 0 ? sqrt(-1) : $3):4 w yerrorbar ls 1 title '',\
'MADatNLO.HwU' index 66 using (($1+$2)/2):($3 < 0 ? sqrt(-1) : $3) ls 1 title 'NLO|#1, central value, dynamical\_scale\_choice=10'
#-- rendering subhistograms 'Relative scale and PDF uncertainty'
unset label
unset format
set yrange [-1.1032e-01:1.0514e-01]
set origin 0.0000e+00, 3.5000e-01
set size 1.0000e+00, 1.5000e-01
set mytics 2
set ytics auto
set format x ''
unset logscale y
set ylabel "NLO|#1 rel.unc."
set label "Relative uncertainties w.r.t. central values" font ",9" front at graph 0.03, graph 0.13
plot \
'MADatNLO.HwU' index 71 using (($1+$2)/2):(safe($7,$3,1.0)-1.0) ls 16 title '',\
'MADatNLO.HwU' index 71 using (($1+$2)/2):(safe($6,$3,1.0)-1.0) ls 16 title '',\
'MADatNLO.HwU' index 70 using (($1+$2)/2):(safe($7,$3,1.0)-1.0) ls 15 title '',\
'MADatNLO.HwU' index 70 using (($1+$2)/2):(safe($6,$3,1.0)-1.0) ls 15 title '',\
'MADatNLO.HwU' index 69 using (($1+$2)/2):(safe($7,$3,1.0)-1.0) ls 14 title '',\
'MADatNLO.HwU' index 69 using (($1+$2)/2):(safe($6,$3,1.0)-1.0) ls 14 title '',\
'MADatNLO.HwU' index 68 using (($1+$2)/2):(safe($7,$3,1.0)-1.0) ls 13 title '',\
'MADatNLO.HwU' index 68 using (($1+$2)/2):(safe($6,$3,1.0)-1.0) ls 13 title '',\
'MADatNLO.HwU' index 67 using (($1+$2)/2):(safe($7,$3,1.0)-1.0) ls 12 title '',\
'MADatNLO.HwU' index 67 using (($1+$2)/2):(safe($6,$3,1.0)-1.0) ls 12 title '',\
'MADatNLO.HwU' index 66 using (($1+$2)/2):(safe($7,$3,1.0)-1.0) ls 11 title '',\
'MADatNLO.HwU' index 66 using (($1+$2)/2):(safe($6,$3,1.0)-1.0) ls 11 title '',\
0.0 ls 999 title '',\
'MADatNLO.HwU' index 71 using (($1+$2)/2):(0.0):(safe($4,$3,0.0)) w yerrorbar ls 6 title '',\
'MADatNLO.HwU' index 71 using (($1+$2)/2):(safe($5,$3,1.0)-1.0) ls 6 title '',\
'MADatNLO.HwU' index 70 using (($1+$2)/2):(0.0):(safe($4,$3,0.0)) w yerrorbar ls 5 title '',\
'MADatNLO.HwU' index 70 using (($1+$2)/2):(safe($5,$3,1.0)-1.0) ls 5 title '',\
'MADatNLO.HwU' index 69 using (($1+$2)/2):(0.0):(safe($4,$3,0.0)) w yerrorbar ls 4 title '',\
'MADatNLO.HwU' index 69 using (($1+$2)/2):(safe($5,$3,1.0)-1.0) ls 4 title '',\
'MADatNLO.HwU' index 68 using (($1+$2)/2):(0.0):(safe($4,$3,0.0)) w yerrorbar ls 3 title '',\
'MADatNLO.HwU' index 68 using (($1+$2)/2):(safe($5,$3,1.0)-1.0) ls 3 title '',\
'MADatNLO.HwU' index 67 using (($1+$2)/2):(0.0):(safe($4,$3,0.0)) w yerrorbar ls 2 title '',\
'MADatNLO.HwU' index 67 using (($1+$2)/2):(safe($5,$3,1.0)-1.0) ls 2 title '',\
'MADatNLO.HwU' index 66 using (($1+$2)/2):(0.0):(safe($4,$3,0.0)) w yerrorbar ls 1 title '',\
'MADatNLO.HwU' index 66 using (($1+$2)/2):(safe($5,$3,1.0)-1.0) ls 1 title ''
#-- rendering subhistograms '(LO|#1LOAA|#1TOT|#1NLOR|#1TOTR|#1)/(NLO|#1 central value) ratio'
unset label
unset format
set yrange [-4.3094e-02:1.9867e+00]
set origin 0.0000e+00, 2.0000e-01
set size 1.0000e+00, 1.5000e-01
set mytics 2
set ytics auto
set format x
unset logscale y
set ylabel "ratio w.r.t. NLO|#1"
set label "(LO|#1LOAA|#1TOT|#1NLOR|#1TOTR|#1)/(NLO|#1 central value)" font ",9" at graph 0.03, graph 0.13
plot \
1.0 ls 999 title '',\
'MADatNLO.HwU' index 76 using (($1+$2)/2):7 ls 16 title '',\
'MADatNLO.HwU' index 76 using (($1+$2)/2):6 ls 16 title '',\
'MADatNLO.HwU' index 75 using (($1+$2)/2):7 ls 15 title '',\
'MADatNLO.HwU' index 75 using (($1+$2)/2):6 ls 15 title '',\
'MADatNLO.HwU' index 74 using (($1+$2)/2):7 ls 14 title '',\
'MADatNLO.HwU' index 74 using (($1+$2)/2):6 ls 14 title '',\
'MADatNLO.HwU' index 73 using (($1+$2)/2):7 ls 13 title '',\
'MADatNLO.HwU' index 73 using (($1+$2)/2):6 ls 13 title '',\
'MADatNLO.HwU' index 72 using (($1+$2)/2):7 ls 12 title '',\
'MADatNLO.HwU' index 72 using (($1+$2)/2):6 ls 12 title '',\
'MADatNLO.HwU' index 76 using (($1+$2)/2):5 ls 6 title '',\
'MADatNLO.HwU' index 76 using (($1+$2)/2):3:4 w yerrorbar ls 6 title '',\
'MADatNLO.HwU' index 76 using (($1+$2)/2):3 ls 6 title '',\
'MADatNLO.HwU' index 75 using (($1+$2)/2):5 ls 5 title '',\
'MADatNLO.HwU' index 75 using (($1+$2)/2):3:4 w yerrorbar ls 5 title '',\
'MADatNLO.HwU' index 75 using (($1+$2)/2):3 ls 5 title '',\
'MADatNLO.HwU' index 74 using (($1+$2)/2):5 ls 4 title '',\
'MADatNLO.HwU' index 74 using (($1+$2)/2):3:4 w yerrorbar ls 4 title '',\
'MADatNLO.HwU' index 74 using (($1+$2)/2):3 ls 4 title '',\
'MADatNLO.HwU' index 73 using (($1+$2)/2):5 ls 3 title '',\
'MADatNLO.HwU' index 73 using (($1+$2)/2):3:4 w yerrorbar ls 3 title '',\
'MADatNLO.HwU' index 73 using (($1+$2)/2):3 ls 3 title '',\
'MADatNLO.HwU' index 72 using (($1+$2)/2):5 ls 2 title '',\
'MADatNLO.HwU' index 72 using (($1+$2)/2):3:4 w yerrorbar ls 2 title '',\
'MADatNLO.HwU' index 72 using (($1+$2)/2):3 ls 2 title ''

unset label

################################################################################

################################################################################
### Rendering of the plot titled 'pttop'
################################################################################

set multiplot
set label "pttop" font ",13" at graph 0.04, graph 1.05
set xrange [0.0000e+00:5.0000e+02]
set bmargin 0 
set tmargin 0
set xtics nomirror
set ytics nomirror
set mytics 10
set xtics auto
set key horizontal noreverse maxcols 1 width -4 
set label front 'MadGraph5\_aMC\@NLO' font "Courier,11" rotate by 90 at graph 1.02, graph 0.04

#-- rendering subhistograms 'NLO|#1 and LO|#1 results'

set format y '10^{%T}'
set yrange [8.3061e-07:6.4142e+00]
set origin 0.0000e+00, 5.0000e-01
set size 1.0000e+00, 4.0000e-01
set mytics 10
set ytics auto
set format x ''
set logscale y
set ylabel "{/Symbol s} per bin [pb]"

plot \
sqrt(-1) ls 16 title 'TOTR|#1, scale variation',\
sqrt(-1) ls 15 title 'NLOR|#1, scale variation',\
sqrt(-1) ls 14 title 'TOT|#1, scale variation',\
sqrt(-1) ls 13 title 'LOAA|#1, scale variation',\
sqrt(-1) ls 12 title 'LO|#1, scale variation',\
sqrt(-1) ls 11 title 'NLO|#1, scale variation',\
'MADatNLO.HwU' index 82 using (($1+$2)/2):($3 >= 0 ? sqrt(-1) : abs($3)):4 w yerrorbar ls 106 title '',\
'MADatNLO.HwU' index 82 using (($1+$2)/2):($3 >= 0 ? sqrt(-1) : abs($3)) ls 106 title '',\
'MADatNLO.HwU' index 82 using (($1+$2)/2):($3 < 0 ? sqrt(-1) : $3):4 w yerrorbar ls 6 title '',\
'MADatNLO.HwU' index 82 using (($1+$2)/2):($3 < 0 ? sqrt(-1) : $3) ls 6 title 'TOTR|#1, central value, dynamical\_scale\_choice=10',\
'MADatNLO.HwU' index 81 using (($1+$2)/2):($3 >= 0 ? sqrt(-1) : abs($3)):4 w yerrorbar ls 105 title '',\
'MADatNLO.HwU' index 81 using (($1+$2)/2):($3 >= 0 ? sqrt(-1) : abs($3)) ls 105 title '',\
'MADatNLO.HwU' index 81 using (($1+$2)/2):($3 < 0 ? sqrt(-1) : $3):4 w yerrorbar ls 5 title '',\
'MADatNLO.HwU' index 81 using (($1+$2)/2):($3 < 0 ? sqrt(-1) : $3) ls 5 title 'NLOR|#1, central value, dynamical\_scale\_choice=10',\
'MADatNLO.HwU' index 80 using (($1+$2)/2):($3 >= 0 ? sqrt(-1) : abs($3)):4 w yerrorbar ls 104 title '',\
'MADatNLO.HwU' index 80 using (($1+$2)/2):($3 >= 0 ? sqrt(-1) : abs($3)) ls 104 title '',\
'MADatNLO.HwU' index 80 using (($1+$2)/2):($3 < 0 ? sqrt(-1) : $3):4 w yerrorbar ls 4 title '',\
'MADatNLO.HwU' index 80 using (($1+$2)/2):($3 < 0 ? sqrt(-1) : $3) ls 4 title 'TOT|#1, central value, dynamical\_scale\_choice=10',\
'MADatNLO.HwU' index 79 using (($1+$2)/2):($3 >= 0 ? sqrt(-1) : abs($3)):4 w yerrorbar ls 103 title '',\
'MADatNLO.HwU' index 79 using (($1+$2)/2):($3 >= 0 ? sqrt(-1) : abs($3)) ls 103 title '',\
'MADatNLO.HwU' index 79 using (($1+$2)/2):($3 < 0 ? sqrt(-1) : $3):4 w yerrorbar ls 3 title '',\
'MADatNLO.HwU' index 79 using (($1+$2)/2):($3 < 0 ? sqrt(-1) : $3) ls 3 title 'LOAA|#1, central value, dynamical\_scale\_choice=10',\
'MADatNLO.HwU' index 78 using (($1+$2)/2):($3 >= 0 ? sqrt(-1) : abs($3)):4 w yerrorbar ls 102 title '',\
'MADatNLO.HwU' index 78 using (($1+$2)/2):($3 >= 0 ? sqrt(-1) : abs($3)) ls 102 title '',\
'MADatNLO.HwU' index 78 using (($1+$2)/2):($3 < 0 ? sqrt(-1) : $3):4 w yerrorbar ls 2 title '',\
'MADatNLO.HwU' index 78 using (($1+$2)/2):($3 < 0 ? sqrt(-1) : $3) ls 2 title 'LO|#1, central value, dynamical\_scale\_choice=10',\
'MADatNLO.HwU' index 77 using (($1+$2)/2):($3 >= 0 ? sqrt(-1) : abs($3)):4 w yerrorbar ls 101 title '',\
'MADatNLO.HwU' index 77 using (($1+$2)/2):($3 >= 0 ? sqrt(-1) : abs($3)) ls 101 title '',\
'MADatNLO.HwU' index 77 using (($1+$2)/2):($3 < 0 ? sqrt(-1) : $3):4 w yerrorbar ls 1 title '',\
'MADatNLO.HwU' index 77 using (($1+$2)/2):($3 < 0 ? sqrt(-1) : $3) ls 1 title 'NLO|#1, central value, dynamical\_scale\_choice=10'
#-- rendering subhistograms 'Relative scale and PDF uncertainty'
unset label
unset format
set yrange [-1.9066e-01:1.8036e-01]
set origin 0.0000e+00, 3.5000e-01
set size 1.0000e+00, 1.5000e-01
set mytics 2
set ytics auto
set format x ''
unset logscale y
set ylabel "NLO|#1 rel.unc."
set label "Relative uncertainties w.r.t. central values" font ",9" front at graph 0.03, graph 0.13
plot \
'MADatNLO.HwU' index 82 using (($1+$2)/2):(safe($7,$3,1.0)-1.0) ls 16 title '',\
'MADatNLO.HwU' index 82 using (($1+$2)/2):(safe($6,$3,1.0)-1.0) ls 16 title '',\
'MADatNLO.HwU' index 81 using (($1+$2)/2):(safe($7,$3,1.0)-1.0) ls 15 title '',\
'MADatNLO.HwU' index 81 using (($1+$2)/2):(safe($6,$3,1.0)-1.0) ls 15 title '',\
'MADatNLO.HwU' index 80 using (($1+$2)/2):(safe($7,$3,1.0)-1.0) ls 14 title '',\
'MADatNLO.HwU' index 80 using (($1+$2)/2):(safe($6,$3,1.0)-1.0) ls 14 title '',\
'MADatNLO.HwU' index 79 using (($1+$2)/2):(safe($7,$3,1.0)-1.0) ls 13 title '',\
'MADatNLO.HwU' index 79 using (($1+$2)/2):(safe($6,$3,1.0)-1.0) ls 13 title '',\
'MADatNLO.HwU' index 78 using (($1+$2)/2):(safe($7,$3,1.0)-1.0) ls 12 title '',\
'MADatNLO.HwU' index 78 using (($1+$2)/2):(safe($6,$3,1.0)-1.0) ls 12 title '',\
'MADatNLO.HwU' index 77 using (($1+$2)/2):(safe($7,$3,1.0)-1.0) ls 11 title '',\
'MADatNLO.HwU' index 77 using (($1+$2)/2):(safe($6,$3,1.0)-1.0) ls 11 title '',\
0.0 ls 999 title '',\
'MADatNLO.HwU' index 82 using (($1+$2)/2):(0.0):(safe($4,$3,0.0)) w yerrorbar ls 6 title '',\
'MADatNLO.HwU' index 82 using (($1+$2)/2):(safe($5,$3,1.0)-1.0) ls 6 title '',\
'MADatNLO.HwU' index 81 using (($1+$2)/2):(0.0):(safe($4,$3,0.0)) w yerrorbar ls 5 title '',\
'MADatNLO.HwU' index 81 using (($1+$2)/2):(safe($5,$3,1.0)-1.0) ls 5 title '',\
'MADatNLO.HwU' index 80 using (($1+$2)/2):(0.0):(safe($4,$3,0.0)) w yerrorbar ls 4 title '',\
'MADatNLO.HwU' index 80 using (($1+$2)/2):(safe($5,$3,1.0)-1.0) ls 4 title '',\
'MADatNLO.HwU' index 79 using (($1+$2)/2):(0.0):(safe($4,$3,0.0)) w yerrorbar ls 3 title '',\
'MADatNLO.HwU' index 79 using (($1+$2)/2):(safe($5,$3,1.0)-1.0) ls 3 title '',\
'MADatNLO.HwU' index 78 using (($1+$2)/2):(0.0):(safe($4,$3,0.0)) w yerrorbar ls 2 title '',\
'MADatNLO.HwU' index 78 using (($1+$2)/2):(safe($5,$3,1.0)-1.0) ls 2 title '',\
'MADatNLO.HwU' index 77 using (($1+$2)/2):(0.0):(safe($4,$3,0.0)) w yerrorbar ls 1 title '',\
'MADatNLO.HwU' index 77 using (($1+$2)/2):(safe($5,$3,1.0)-1.0) ls 1 title ''
#-- rendering subhistograms '(LO|#1LOAA|#1TOT|#1NLOR|#1TOTR|#1)/(NLO|#1 central value) ratio'
unset label
unset format
set yrange [-1.8083e+02:2.3047e+02]
set origin 0.0000e+00, 2.0000e-01
set size 1.0000e+00, 1.5000e-01
set mytics 2
set ytics auto
set format x
unset logscale y
set ylabel "ratio w.r.t. NLO|#1"
set label "(LO|#1LOAA|#1TOT|#1NLOR|#1TOTR|#1)/(NLO|#1 central value)" font ",9" at graph 0.03, graph 0.13
plot \
1.0 ls 999 title '',\
'MADatNLO.HwU' index 87 using (($1+$2)/2):7 ls 16 title '',\
'MADatNLO.HwU' index 87 using (($1+$2)/2):6 ls 16 title '',\
'MADatNLO.HwU' index 86 using (($1+$2)/2):7 ls 15 title '',\
'MADatNLO.HwU' index 86 using (($1+$2)/2):6 ls 15 title '',\
'MADatNLO.HwU' index 85 using (($1+$2)/2):7 ls 14 title '',\
'MADatNLO.HwU' index 85 using (($1+$2)/2):6 ls 14 title '',\
'MADatNLO.HwU' index 84 using (($1+$2)/2):7 ls 13 title '',\
'MADatNLO.HwU' index 84 using (($1+$2)/2):6 ls 13 title '',\
'MADatNLO.HwU' index 83 using (($1+$2)/2):7 ls 12 title '',\
'MADatNLO.HwU' index 83 using (($1+$2)/2):6 ls 12 title '',\
'MADatNLO.HwU' index 87 using (($1+$2)/2):5 ls 6 title '',\
'MADatNLO.HwU' index 87 using (($1+$2)/2):3:4 w yerrorbar ls 6 title '',\
'MADatNLO.HwU' index 87 using (($1+$2)/2):3 ls 6 title '',\
'MADatNLO.HwU' index 86 using (($1+$2)/2):5 ls 5 title '',\
'MADatNLO.HwU' index 86 using (($1+$2)/2):3:4 w yerrorbar ls 5 title '',\
'MADatNLO.HwU' index 86 using (($1+$2)/2):3 ls 5 title '',\
'MADatNLO.HwU' index 85 using (($1+$2)/2):5 ls 4 title '',\
'MADatNLO.HwU' index 85 using (($1+$2)/2):3:4 w yerrorbar ls 4 title '',\
'MADatNLO.HwU' index 85 using (($1+$2)/2):3 ls 4 title '',\
'MADatNLO.HwU' index 84 using (($1+$2)/2):5 ls 3 title '',\
'MADatNLO.HwU' index 84 using (($1+$2)/2):3:4 w yerrorbar ls 3 title '',\
'MADatNLO.HwU' index 84 using (($1+$2)/2):3 ls 3 title '',\
'MADatNLO.HwU' index 83 using (($1+$2)/2):5 ls 2 title '',\
'MADatNLO.HwU' index 83 using (($1+$2)/2):3:4 w yerrorbar ls 2 title '',\
'MADatNLO.HwU' index 83 using (($1+$2)/2):3 ls 2 title ''

unset label

################################################################################

################################################################################
### Rendering of the plot titled 'ptatop'
################################################################################

set multiplot
set label "ptatop" font ",13" at graph 0.04, graph 1.05
set xrange [0.0000e+00:5.0000e+02]
set bmargin 0 
set tmargin 0
set xtics nomirror
set ytics nomirror
set mytics 10
set xtics auto
set key horizontal noreverse maxcols 1 width -4 
set label front 'MadGraph5\_aMC\@NLO' font "Courier,11" rotate by 90 at graph 1.02, graph 0.04

#-- rendering subhistograms 'NLO|#1 and LO|#1 results'

set format y '10^{%T}'
set yrange [1.9297e-05:6.4142e+00]
set origin 0.0000e+00, 5.0000e-01
set size 1.0000e+00, 4.0000e-01
set mytics 10
set ytics auto
set format x ''
set logscale y
set ylabel "{/Symbol s} per bin [pb]"

plot \
sqrt(-1) ls 16 title 'TOTR|#1, scale variation',\
sqrt(-1) ls 15 title 'NLOR|#1, scale variation',\
sqrt(-1) ls 14 title 'TOT|#1, scale variation',\
sqrt(-1) ls 13 title 'LOAA|#1, scale variation',\
sqrt(-1) ls 12 title 'LO|#1, scale variation',\
sqrt(-1) ls 11 title 'NLO|#1, scale variation',\
'MADatNLO.HwU' index 93 using (($1+$2)/2):($3 >= 0 ? sqrt(-1) : abs($3)):4 w yerrorbar ls 106 title '',\
'MADatNLO.HwU' index 93 using (($1+$2)/2):($3 >= 0 ? sqrt(-1) : abs($3)) ls 106 title '',\
'MADatNLO.HwU' index 93 using (($1+$2)/2):($3 < 0 ? sqrt(-1) : $3):4 w yerrorbar ls 6 title '',\
'MADatNLO.HwU' index 93 using (($1+$2)/2):($3 < 0 ? sqrt(-1) : $3) ls 6 title 'TOTR|#1, central value, dynamical\_scale\_choice=10',\
'MADatNLO.HwU' index 92 using (($1+$2)/2):($3 >= 0 ? sqrt(-1) : abs($3)):4 w yerrorbar ls 105 title '',\
'MADatNLO.HwU' index 92 using (($1+$2)/2):($3 >= 0 ? sqrt(-1) : abs($3)) ls 105 title '',\
'MADatNLO.HwU' index 92 using (($1+$2)/2):($3 < 0 ? sqrt(-1) : $3):4 w yerrorbar ls 5 title '',\
'MADatNLO.HwU' index 92 using (($1+$2)/2):($3 < 0 ? sqrt(-1) : $3) ls 5 title 'NLOR|#1, central value, dynamical\_scale\_choice=10',\
'MADatNLO.HwU' index 91 using (($1+$2)/2):($3 >= 0 ? sqrt(-1) : abs($3)):4 w yerrorbar ls 104 title '',\
'MADatNLO.HwU' index 91 using (($1+$2)/2):($3 >= 0 ? sqrt(-1) : abs($3)) ls 104 title '',\
'MADatNLO.HwU' index 91 using (($1+$2)/2):($3 < 0 ? sqrt(-1) : $3):4 w yerrorbar ls 4 title '',\
'MADatNLO.HwU' index 91 using (($1+$2)/2):($3 < 0 ? sqrt(-1) : $3) ls 4 title 'TOT|#1, central value, dynamical\_scale\_choice=10',\
'MADatNLO.HwU' index 90 using (($1+$2)/2):($3 >= 0 ? sqrt(-1) : abs($3)):4 w yerrorbar ls 103 title '',\
'MADatNLO.HwU' index 90 using (($1+$2)/2):($3 >= 0 ? sqrt(-1) : abs($3)) ls 103 title '',\
'MADatNLO.HwU' index 90 using (($1+$2)/2):($3 < 0 ? sqrt(-1) : $3):4 w yerrorbar ls 3 title '',\
'MADatNLO.HwU' index 90 using (($1+$2)/2):($3 < 0 ? sqrt(-1) : $3) ls 3 title 'LOAA|#1, central value, dynamical\_scale\_choice=10',\
'MADatNLO.HwU' index 89 using (($1+$2)/2):($3 >= 0 ? sqrt(-1) : abs($3)):4 w yerrorbar ls 102 title '',\
'MADatNLO.HwU' index 89 using (($1+$2)/2):($3 >= 0 ? sqrt(-1) : abs($3)) ls 102 title '',\
'MADatNLO.HwU' index 89 using (($1+$2)/2):($3 < 0 ? sqrt(-1) : $3):4 w yerrorbar ls 2 title '',\
'MADatNLO.HwU' index 89 using (($1+$2)/2):($3 < 0 ? sqrt(-1) : $3) ls 2 title 'LO|#1, central value, dynamical\_scale\_choice=10',\
'MADatNLO.HwU' index 88 using (($1+$2)/2):($3 >= 0 ? sqrt(-1) : abs($3)):4 w yerrorbar ls 101 title '',\
'MADatNLO.HwU' index 88 using (($1+$2)/2):($3 >= 0 ? sqrt(-1) : abs($3)) ls 101 title '',\
'MADatNLO.HwU' index 88 using (($1+$2)/2):($3 < 0 ? sqrt(-1) : $3):4 w yerrorbar ls 1 title '',\
'MADatNLO.HwU' index 88 using (($1+$2)/2):($3 < 0 ? sqrt(-1) : $3) ls 1 title 'NLO|#1, central value, dynamical\_scale\_choice=10'
#-- rendering subhistograms 'Relative scale and PDF uncertainty'
unset label
unset format
set yrange [-2.0065e-01:1.9212e-01]
set origin 0.0000e+00, 3.5000e-01
set size 1.0000e+00, 1.5000e-01
set mytics 2
set ytics auto
set format x ''
unset logscale y
set ylabel "NLO|#1 rel.unc."
set label "Relative uncertainties w.r.t. central values" font ",9" front at graph 0.03, graph 0.13
plot \
'MADatNLO.HwU' index 93 using (($1+$2)/2):(safe($7,$3,1.0)-1.0) ls 16 title '',\
'MADatNLO.HwU' index 93 using (($1+$2)/2):(safe($6,$3,1.0)-1.0) ls 16 title '',\
'MADatNLO.HwU' index 92 using (($1+$2)/2):(safe($7,$3,1.0)-1.0) ls 15 title '',\
'MADatNLO.HwU' index 92 using (($1+$2)/2):(safe($6,$3,1.0)-1.0) ls 15 title '',\
'MADatNLO.HwU' index 91 using (($1+$2)/2):(safe($7,$3,1.0)-1.0) ls 14 title '',\
'MADatNLO.HwU' index 91 using (($1+$2)/2):(safe($6,$3,1.0)-1.0) ls 14 title '',\
'MADatNLO.HwU' index 90 using (($1+$2)/2):(safe($7,$3,1.0)-1.0) ls 13 title '',\
'MADatNLO.HwU' index 90 using (($1+$2)/2):(safe($6,$3,1.0)-1.0) ls 13 title '',\
'MADatNLO.HwU' index 89 using (($1+$2)/2):(safe($7,$3,1.0)-1.0) ls 12 title '',\
'MADatNLO.HwU' index 89 using (($1+$2)/2):(safe($6,$3,1.0)-1.0) ls 12 title '',\
'MADatNLO.HwU' index 88 using (($1+$2)/2):(safe($7,$3,1.0)-1.0) ls 11 title '',\
'MADatNLO.HwU' index 88 using (($1+$2)/2):(safe($6,$3,1.0)-1.0) ls 11 title '',\
0.0 ls 999 title '',\
'MADatNLO.HwU' index 93 using (($1+$2)/2):(0.0):(safe($4,$3,0.0)) w yerrorbar ls 6 title '',\
'MADatNLO.HwU' index 93 using (($1+$2)/2):(safe($5,$3,1.0)-1.0) ls 6 title '',\
'MADatNLO.HwU' index 92 using (($1+$2)/2):(0.0):(safe($4,$3,0.0)) w yerrorbar ls 5 title '',\
'MADatNLO.HwU' index 92 using (($1+$2)/2):(safe($5,$3,1.0)-1.0) ls 5 title '',\
'MADatNLO.HwU' index 91 using (($1+$2)/2):(0.0):(safe($4,$3,0.0)) w yerrorbar ls 4 title '',\
'MADatNLO.HwU' index 91 using (($1+$2)/2):(safe($5,$3,1.0)-1.0) ls 4 title '',\
'MADatNLO.HwU' index 90 using (($1+$2)/2):(0.0):(safe($4,$3,0.0)) w yerrorbar ls 3 title '',\
'MADatNLO.HwU' index 90 using (($1+$2)/2):(safe($5,$3,1.0)-1.0) ls 3 title '',\
'MADatNLO.HwU' index 89 using (($1+$2)/2):(0.0):(safe($4,$3,0.0)) w yerrorbar ls 2 title '',\
'MADatNLO.HwU' index 89 using (($1+$2)/2):(safe($5,$3,1.0)-1.0) ls 2 title '',\
'MADatNLO.HwU' index 88 using (($1+$2)/2):(0.0):(safe($4,$3,0.0)) w yerrorbar ls 1 title '',\
'MADatNLO.HwU' index 88 using (($1+$2)/2):(safe($5,$3,1.0)-1.0) ls 1 title ''
#-- rendering subhistograms '(LO|#1LOAA|#1TOT|#1NLOR|#1TOTR|#1)/(NLO|#1 central value) ratio'
unset label
unset format
set yrange [-8.0682e+02:2.6663e+02]
set origin 0.0000e+00, 2.0000e-01
set size 1.0000e+00, 1.5000e-01
set mytics 2
set ytics auto
set format x
unset logscale y
set ylabel "ratio w.r.t. NLO|#1"
set label "(LO|#1LOAA|#1TOT|#1NLOR|#1TOTR|#1)/(NLO|#1 central value)" font ",9" at graph 0.03, graph 0.13
plot \
1.0 ls 999 title '',\
'MADatNLO.HwU' index 98 using (($1+$2)/2):7 ls 16 title '',\
'MADatNLO.HwU' index 98 using (($1+$2)/2):6 ls 16 title '',\
'MADatNLO.HwU' index 97 using (($1+$2)/2):7 ls 15 title '',\
'MADatNLO.HwU' index 97 using (($1+$2)/2):6 ls 15 title '',\
'MADatNLO.HwU' index 96 using (($1+$2)/2):7 ls 14 title '',\
'MADatNLO.HwU' index 96 using (($1+$2)/2):6 ls 14 title '',\
'MADatNLO.HwU' index 95 using (($1+$2)/2):7 ls 13 title '',\
'MADatNLO.HwU' index 95 using (($1+$2)/2):6 ls 13 title '',\
'MADatNLO.HwU' index 94 using (($1+$2)/2):7 ls 12 title '',\
'MADatNLO.HwU' index 94 using (($1+$2)/2):6 ls 12 title '',\
'MADatNLO.HwU' index 98 using (($1+$2)/2):5 ls 6 title '',\
'MADatNLO.HwU' index 98 using (($1+$2)/2):3:4 w yerrorbar ls 6 title '',\
'MADatNLO.HwU' index 98 using (($1+$2)/2):3 ls 6 title '',\
'MADatNLO.HwU' index 97 using (($1+$2)/2):5 ls 5 title '',\
'MADatNLO.HwU' index 97 using (($1+$2)/2):3:4 w yerrorbar ls 5 title '',\
'MADatNLO.HwU' index 97 using (($1+$2)/2):3 ls 5 title '',\
'MADatNLO.HwU' index 96 using (($1+$2)/2):5 ls 4 title '',\
'MADatNLO.HwU' index 96 using (($1+$2)/2):3:4 w yerrorbar ls 4 title '',\
'MADatNLO.HwU' index 96 using (($1+$2)/2):3 ls 4 title '',\
'MADatNLO.HwU' index 95 using (($1+$2)/2):5 ls 3 title '',\
'MADatNLO.HwU' index 95 using (($1+$2)/2):3:4 w yerrorbar ls 3 title '',\
'MADatNLO.HwU' index 95 using (($1+$2)/2):3 ls 3 title '',\
'MADatNLO.HwU' index 94 using (($1+$2)/2):5 ls 2 title '',\
'MADatNLO.HwU' index 94 using (($1+$2)/2):3:4 w yerrorbar ls 2 title '',\
'MADatNLO.HwU' index 94 using (($1+$2)/2):3 ls 2 title ''

unset label

################################################################################

################################################################################
### Rendering of the plot titled 'mmumu'
################################################################################

set multiplot
set label "mmumu" font ",13" at graph 0.04, graph 1.05
set xrange [0.0000e+00:2.0000e+01]
set bmargin 0 
set tmargin 0
set xtics nomirror
set ytics nomirror
set mytics 10
set xtics auto
set key horizontal noreverse maxcols 1 width -4 
set label front 'MadGraph5\_aMC\@NLO' font "Courier,11" rotate by 90 at graph 1.02, graph 0.04

#-- rendering subhistograms 'NLO|#1 and LO|#1 results'

set format y '10^{%T}'
set yrange [5.4630e-03:3.6033e+01]
set origin 0.0000e+00, 5.0000e-01
set size 1.0000e+00, 4.0000e-01
set mytics 10
set ytics auto
set format x ''
set logscale y
set ylabel "{/Symbol s} per bin [pb]"

plot \
sqrt(-1) ls 16 title 'TOTR|#1, scale variation',\
sqrt(-1) ls 15 title 'NLOR|#1, scale variation',\
sqrt(-1) ls 14 title 'TOT|#1, scale variation',\
sqrt(-1) ls 13 title 'LOAA|#1, scale variation',\
sqrt(-1) ls 12 title 'LO|#1, scale variation',\
sqrt(-1) ls 11 title 'NLO|#1, scale variation',\
'MADatNLO.HwU' index 104 using (($1+$2)/2):($3 >= 0 ? sqrt(-1) : abs($3)):4 w yerrorbar ls 106 title '',\
'MADatNLO.HwU' index 104 using (($1+$2)/2):($3 >= 0 ? sqrt(-1) : abs($3)) ls 106 title '',\
'MADatNLO.HwU' index 104 using (($1+$2)/2):($3 < 0 ? sqrt(-1) : $3):4 w yerrorbar ls 6 title '',\
'MADatNLO.HwU' index 104 using (($1+$2)/2):($3 < 0 ? sqrt(-1) : $3) ls 6 title 'TOTR|#1, central value, dynamical\_scale\_choice=10',\
'MADatNLO.HwU' index 103 using (($1+$2)/2):($3 >= 0 ? sqrt(-1) : abs($3)):4 w yerrorbar ls 105 title '',\
'MADatNLO.HwU' index 103 using (($1+$2)/2):($3 >= 0 ? sqrt(-1) : abs($3)) ls 105 title '',\
'MADatNLO.HwU' index 103 using (($1+$2)/2):($3 < 0 ? sqrt(-1) : $3):4 w yerrorbar ls 5 title '',\
'MADatNLO.HwU' index 103 using (($1+$2)/2):($3 < 0 ? sqrt(-1) : $3) ls 5 title 'NLOR|#1, central value, dynamical\_scale\_choice=10',\
'MADatNLO.HwU' index 102 using (($1+$2)/2):($3 >= 0 ? sqrt(-1) : abs($3)):4 w yerrorbar ls 104 title '',\
'MADatNLO.HwU' index 102 using (($1+$2)/2):($3 >= 0 ? sqrt(-1) : abs($3)) ls 104 title '',\
'MADatNLO.HwU' index 102 using (($1+$2)/2):($3 < 0 ? sqrt(-1) : $3):4 w yerrorbar ls 4 title '',\
'MADatNLO.HwU' index 102 using (($1+$2)/2):($3 < 0 ? sqrt(-1) : $3) ls 4 title 'TOT|#1, central value, dynamical\_scale\_choice=10',\
'MADatNLO.HwU' index 101 using (($1+$2)/2):($3 >= 0 ? sqrt(-1) : abs($3)):4 w yerrorbar ls 103 title '',\
'MADatNLO.HwU' index 101 using (($1+$2)/2):($3 >= 0 ? sqrt(-1) : abs($3)) ls 103 title '',\
'MADatNLO.HwU' index 101 using (($1+$2)/2):($3 < 0 ? sqrt(-1) : $3):4 w yerrorbar ls 3 title '',\
'MADatNLO.HwU' index 101 using (($1+$2)/2):($3 < 0 ? sqrt(-1) : $3) ls 3 title 'LOAA|#1, central value, dynamical\_scale\_choice=10',\
'MADatNLO.HwU' index 100 using (($1+$2)/2):($3 >= 0 ? sqrt(-1) : abs($3)):4 w yerrorbar ls 102 title '',\
'MADatNLO.HwU' index 100 using (($1+$2)/2):($3 >= 0 ? sqrt(-1) : abs($3)) ls 102 title '',\
'MADatNLO.HwU' index 100 using (($1+$2)/2):($3 < 0 ? sqrt(-1) : $3):4 w yerrorbar ls 2 title '',\
'MADatNLO.HwU' index 100 using (($1+$2)/2):($3 < 0 ? sqrt(-1) : $3) ls 2 title 'LO|#1, central value, dynamical\_scale\_choice=10',\
'MADatNLO.HwU' index 99 using (($1+$2)/2):($3 >= 0 ? sqrt(-1) : abs($3)):4 w yerrorbar ls 101 title '',\
'MADatNLO.HwU' index 99 using (($1+$2)/2):($3 >= 0 ? sqrt(-1) : abs($3)) ls 101 title '',\
'MADatNLO.HwU' index 99 using (($1+$2)/2):($3 < 0 ? sqrt(-1) : $3):4 w yerrorbar ls 1 title '',\
'MADatNLO.HwU' index 99 using (($1+$2)/2):($3 < 0 ? sqrt(-1) : $3) ls 1 title 'NLO|#1, central value, dynamical\_scale\_choice=10'
#-- rendering subhistograms 'Relative scale and PDF uncertainty'
unset label
unset format
set yrange [-1.9560e+01:1.7381e+01]
set origin 0.0000e+00, 3.5000e-01
set size 1.0000e+00, 1.5000e-01
set mytics 2
set ytics auto
set format x ''
unset logscale y
set ylabel "NLO|#1 rel.unc."
set label "Relative uncertainties w.r.t. central values" font ",9" front at graph 0.03, graph 0.13
plot \
'MADatNLO.HwU' index 104 using (($1+$2)/2):(safe($7,$3,1.0)-1.0) ls 16 title '',\
'MADatNLO.HwU' index 104 using (($1+$2)/2):(safe($6,$3,1.0)-1.0) ls 16 title '',\
'MADatNLO.HwU' index 103 using (($1+$2)/2):(safe($7,$3,1.0)-1.0) ls 15 title '',\
'MADatNLO.HwU' index 103 using (($1+$2)/2):(safe($6,$3,1.0)-1.0) ls 15 title '',\
'MADatNLO.HwU' index 102 using (($1+$2)/2):(safe($7,$3,1.0)-1.0) ls 14 title '',\
'MADatNLO.HwU' index 102 using (($1+$2)/2):(safe($6,$3,1.0)-1.0) ls 14 title '',\
'MADatNLO.HwU' index 101 using (($1+$2)/2):(safe($7,$3,1.0)-1.0) ls 13 title '',\
'MADatNLO.HwU' index 101 using (($1+$2)/2):(safe($6,$3,1.0)-1.0) ls 13 title '',\
'MADatNLO.HwU' index 100 using (($1+$2)/2):(safe($7,$3,1.0)-1.0) ls 12 title '',\
'MADatNLO.HwU' index 100 using (($1+$2)/2):(safe($6,$3,1.0)-1.0) ls 12 title '',\
'MADatNLO.HwU' index 99 using (($1+$2)/2):(safe($7,$3,1.0)-1.0) ls 11 title '',\
'MADatNLO.HwU' index 99 using (($1+$2)/2):(safe($6,$3,1.0)-1.0) ls 11 title '',\
0.0 ls 999 title '',\
'MADatNLO.HwU' index 104 using (($1+$2)/2):(0.0):(safe($4,$3,0.0)) w yerrorbar ls 6 title '',\
'MADatNLO.HwU' index 104 using (($1+$2)/2):(safe($5,$3,1.0)-1.0) ls 6 title '',\
'MADatNLO.HwU' index 103 using (($1+$2)/2):(0.0):(safe($4,$3,0.0)) w yerrorbar ls 5 title '',\
'MADatNLO.HwU' index 103 using (($1+$2)/2):(safe($5,$3,1.0)-1.0) ls 5 title '',\
'MADatNLO.HwU' index 102 using (($1+$2)/2):(0.0):(safe($4,$3,0.0)) w yerrorbar ls 4 title '',\
'MADatNLO.HwU' index 102 using (($1+$2)/2):(safe($5,$3,1.0)-1.0) ls 4 title '',\
'MADatNLO.HwU' index 101 using (($1+$2)/2):(0.0):(safe($4,$3,0.0)) w yerrorbar ls 3 title '',\
'MADatNLO.HwU' index 101 using (($1+$2)/2):(safe($5,$3,1.0)-1.0) ls 3 title '',\
'MADatNLO.HwU' index 100 using (($1+$2)/2):(0.0):(safe($4,$3,0.0)) w yerrorbar ls 2 title '',\
'MADatNLO.HwU' index 100 using (($1+$2)/2):(safe($5,$3,1.0)-1.0) ls 2 title '',\
'MADatNLO.HwU' index 99 using (($1+$2)/2):(0.0):(safe($4,$3,0.0)) w yerrorbar ls 1 title '',\
'MADatNLO.HwU' index 99 using (($1+$2)/2):(safe($5,$3,1.0)-1.0) ls 1 title ''
#-- rendering subhistograms '(LO|#1LOAA|#1TOT|#1NLOR|#1TOTR|#1)/(NLO|#1 central value) ratio'
unset label
unset format
set yrange [-3.7168e+02:6.7253e+02]
set origin 0.0000e+00, 2.0000e-01
set size 1.0000e+00, 1.5000e-01
set mytics 2
set ytics auto
set format x
unset logscale y
set ylabel "ratio w.r.t. NLO|#1"
set label "(LO|#1LOAA|#1TOT|#1NLOR|#1TOTR|#1)/(NLO|#1 central value)" font ",9" at graph 0.03, graph 0.13
plot \
1.0 ls 999 title '',\
'MADatNLO.HwU' index 109 using (($1+$2)/2):7 ls 16 title '',\
'MADatNLO.HwU' index 109 using (($1+$2)/2):6 ls 16 title '',\
'MADatNLO.HwU' index 108 using (($1+$2)/2):7 ls 15 title '',\
'MADatNLO.HwU' index 108 using (($1+$2)/2):6 ls 15 title '',\
'MADatNLO.HwU' index 107 using (($1+$2)/2):7 ls 14 title '',\
'MADatNLO.HwU' index 107 using (($1+$2)/2):6 ls 14 title '',\
'MADatNLO.HwU' index 106 using (($1+$2)/2):7 ls 13 title '',\
'MADatNLO.HwU' index 106 using (($1+$2)/2):6 ls 13 title '',\
'MADatNLO.HwU' index 105 using (($1+$2)/2):7 ls 12 title '',\
'MADatNLO.HwU' index 105 using (($1+$2)/2):6 ls 12 title '',\
'MADatNLO.HwU' index 109 using (($1+$2)/2):5 ls 6 title '',\
'MADatNLO.HwU' index 109 using (($1+$2)/2):3:4 w yerrorbar ls 6 title '',\
'MADatNLO.HwU' index 109 using (($1+$2)/2):3 ls 6 title '',\
'MADatNLO.HwU' index 108 using (($1+$2)/2):5 ls 5 title '',\
'MADatNLO.HwU' index 108 using (($1+$2)/2):3:4 w yerrorbar ls 5 title '',\
'MADatNLO.HwU' index 108 using (($1+$2)/2):3 ls 5 title '',\
'MADatNLO.HwU' index 107 using (($1+$2)/2):5 ls 4 title '',\
'MADatNLO.HwU' index 107 using (($1+$2)/2):3:4 w yerrorbar ls 4 title '',\
'MADatNLO.HwU' index 107 using (($1+$2)/2):3 ls 4 title '',\
'MADatNLO.HwU' index 106 using (($1+$2)/2):5 ls 3 title '',\
'MADatNLO.HwU' index 106 using (($1+$2)/2):3:4 w yerrorbar ls 3 title '',\
'MADatNLO.HwU' index 106 using (($1+$2)/2):3 ls 3 title '',\
'MADatNLO.HwU' index 105 using (($1+$2)/2):5 ls 2 title '',\
'MADatNLO.HwU' index 105 using (($1+$2)/2):3:4 w yerrorbar ls 2 title '',\
'MADatNLO.HwU' index 105 using (($1+$2)/2):3 ls 2 title ''

unset label

################################################################################

################################################################################
### Rendering of the plot titled 'thetamup'
################################################################################

set multiplot
set label "thetamup" font ",13" at graph 0.04, graph 1.05
set xrange [0.0000e+00:3.1416e+00]
set bmargin 0 
set tmargin 0
set xtics nomirror
set ytics nomirror
set mytics 10
set xtics auto
set key horizontal noreverse maxcols 1 width -4 
set label front 'MadGraph5\_aMC\@NLO' font "Courier,11" rotate by 90 at graph 1.02, graph 0.04

#-- rendering subhistograms 'NLO|#1 and LO|#1 results'

set format y '10^{%T}'
set yrange [6.9488e-05:3.2050e-01]
set origin 0.0000e+00, 5.0000e-01
set size 1.0000e+00, 4.0000e-01
set mytics 10
set ytics auto
set format x ''
set logscale y
set ylabel "{/Symbol s} per bin [pb]"

plot \
sqrt(-1) ls 16 title 'TOTR|#1, scale variation',\
sqrt(-1) ls 15 title 'NLOR|#1, scale variation',\
sqrt(-1) ls 14 title 'TOT|#1, scale variation',\
sqrt(-1) ls 13 title 'LOAA|#1, scale variation',\
sqrt(-1) ls 12 title 'LO|#1, scale variation',\
sqrt(-1) ls 11 title 'NLO|#1, scale variation',\
'MADatNLO.HwU' index 115 using (($1+$2)/2):($3 >= 0 ? sqrt(-1) : abs($3)):4 w yerrorbar ls 106 title '',\
'MADatNLO.HwU' index 115 using (($1+$2)/2):($3 >= 0 ? sqrt(-1) : abs($3)) ls 106 title '',\
'MADatNLO.HwU' index 115 using (($1+$2)/2):($3 < 0 ? sqrt(-1) : $3):4 w yerrorbar ls 6 title '',\
'MADatNLO.HwU' index 115 using (($1+$2)/2):($3 < 0 ? sqrt(-1) : $3) ls 6 title 'TOTR|#1, central value, dynamical\_scale\_choice=10',\
'MADatNLO.HwU' index 114 using (($1+$2)/2):($3 >= 0 ? sqrt(-1) : abs($3)):4 w yerrorbar ls 105 title '',\
'MADatNLO.HwU' index 114 using (($1+$2)/2):($3 >= 0 ? sqrt(-1) : abs($3)) ls 105 title '',\
'MADatNLO.HwU' index 114 using (($1+$2)/2):($3 < 0 ? sqrt(-1) : $3):4 w yerrorbar ls 5 title '',\
'MADatNLO.HwU' index 114 using (($1+$2)/2):($3 < 0 ? sqrt(-1) : $3) ls 5 title 'NLOR|#1, central value, dynamical\_scale\_choice=10',\
'MADatNLO.HwU' index 113 using (($1+$2)/2):($3 >= 0 ? sqrt(-1) : abs($3)):4 w yerrorbar ls 104 title '',\
'MADatNLO.HwU' index 113 using (($1+$2)/2):($3 >= 0 ? sqrt(-1) : abs($3)) ls 104 title '',\
'MADatNLO.HwU' index 113 using (($1+$2)/2):($3 < 0 ? sqrt(-1) : $3):4 w yerrorbar ls 4 title '',\
'MADatNLO.HwU' index 113 using (($1+$2)/2):($3 < 0 ? sqrt(-1) : $3) ls 4 title 'TOT|#1, central value, dynamical\_scale\_choice=10',\
'MADatNLO.HwU' index 112 using (($1+$2)/2):($3 >= 0 ? sqrt(-1) : abs($3)):4 w yerrorbar ls 103 title '',\
'MADatNLO.HwU' index 112 using (($1+$2)/2):($3 >= 0 ? sqrt(-1) : abs($3)) ls 103 title '',\
'MADatNLO.HwU' index 112 using (($1+$2)/2):($3 < 0 ? sqrt(-1) : $3):4 w yerrorbar ls 3 title '',\
'MADatNLO.HwU' index 112 using (($1+$2)/2):($3 < 0 ? sqrt(-1) : $3) ls 3 title 'LOAA|#1, central value, dynamical\_scale\_choice=10',\
'MADatNLO.HwU' index 111 using (($1+$2)/2):($3 >= 0 ? sqrt(-1) : abs($3)):4 w yerrorbar ls 102 title '',\
'MADatNLO.HwU' index 111 using (($1+$2)/2):($3 >= 0 ? sqrt(-1) : abs($3)) ls 102 title '',\
'MADatNLO.HwU' index 111 using (($1+$2)/2):($3 < 0 ? sqrt(-1) : $3):4 w yerrorbar ls 2 title '',\
'MADatNLO.HwU' index 111 using (($1+$2)/2):($3 < 0 ? sqrt(-1) : $3) ls 2 title 'LO|#1, central value, dynamical\_scale\_choice=10',\
'MADatNLO.HwU' index 110 using (($1+$2)/2):($3 >= 0 ? sqrt(-1) : abs($3)):4 w yerrorbar ls 101 title '',\
'MADatNLO.HwU' index 110 using (($1+$2)/2):($3 >= 0 ? sqrt(-1) : abs($3)) ls 101 title '',\
'MADatNLO.HwU' index 110 using (($1+$2)/2):($3 < 0 ? sqrt(-1) : $3):4 w yerrorbar ls 1 title '',\
'MADatNLO.HwU' index 110 using (($1+$2)/2):($3 < 0 ? sqrt(-1) : $3) ls 1 title 'NLO|#1, central value, dynamical\_scale\_choice=10'
#-- rendering subhistograms 'Relative scale and PDF uncertainty'
unset label
unset format
set yrange [-7.1545e-01:6.7678e-01]
set origin 0.0000e+00, 3.5000e-01
set size 1.0000e+00, 1.5000e-01
set mytics 2
set ytics auto
set format x ''
unset logscale y
set ylabel "NLO|#1 rel.unc."
set label "Relative uncertainties w.r.t. central values" font ",9" front at graph 0.03, graph 0.13
plot \
'MADatNLO.HwU' index 115 using (($1+$2)/2):(safe($7,$3,1.0)-1.0) ls 16 title '',\
'MADatNLO.HwU' index 115 using (($1+$2)/2):(safe($6,$3,1.0)-1.0) ls 16 title '',\
'MADatNLO.HwU' index 114 using (($1+$2)/2):(safe($7,$3,1.0)-1.0) ls 15 title '',\
'MADatNLO.HwU' index 114 using (($1+$2)/2):(safe($6,$3,1.0)-1.0) ls 15 title '',\
'MADatNLO.HwU' index 113 using (($1+$2)/2):(safe($7,$3,1.0)-1.0) ls 14 title '',\
'MADatNLO.HwU' index 113 using (($1+$2)/2):(safe($6,$3,1.0)-1.0) ls 14 title '',\
'MADatNLO.HwU' index 112 using (($1+$2)/2):(safe($7,$3,1.0)-1.0) ls 13 title '',\
'MADatNLO.HwU' index 112 using (($1+$2)/2):(safe($6,$3,1.0)-1.0) ls 13 title '',\
'MADatNLO.HwU' index 111 using (($1+$2)/2):(safe($7,$3,1.0)-1.0) ls 12 title '',\
'MADatNLO.HwU' index 111 using (($1+$2)/2):(safe($6,$3,1.0)-1.0) ls 12 title '',\
'MADatNLO.HwU' index 110 using (($1+$2)/2):(safe($7,$3,1.0)-1.0) ls 11 title '',\
'MADatNLO.HwU' index 110 using (($1+$2)/2):(safe($6,$3,1.0)-1.0) ls 11 title '',\
0.0 ls 999 title '',\
'MADatNLO.HwU' index 115 using (($1+$2)/2):(0.0):(safe($4,$3,0.0)) w yerrorbar ls 6 title '',\
'MADatNLO.HwU' index 115 using (($1+$2)/2):(safe($5,$3,1.0)-1.0) ls 6 title '',\
'MADatNLO.HwU' index 114 using (($1+$2)/2):(0.0):(safe($4,$3,0.0)) w yerrorbar ls 5 title '',\
'MADatNLO.HwU' index 114 using (($1+$2)/2):(safe($5,$3,1.0)-1.0) ls 5 title '',\
'MADatNLO.HwU' index 113 using (($1+$2)/2):(0.0):(safe($4,$3,0.0)) w yerrorbar ls 4 title '',\
'MADatNLO.HwU' index 113 using (($1+$2)/2):(safe($5,$3,1.0)-1.0) ls 4 title '',\
'MADatNLO.HwU' index 112 using (($1+$2)/2):(0.0):(safe($4,$3,0.0)) w yerrorbar ls 3 title '',\
'MADatNLO.HwU' index 112 using (($1+$2)/2):(safe($5,$3,1.0)-1.0) ls 3 title '',\
'MADatNLO.HwU' index 111 using (($1+$2)/2):(0.0):(safe($4,$3,0.0)) w yerrorbar ls 2 title '',\
'MADatNLO.HwU' index 111 using (($1+$2)/2):(safe($5,$3,1.0)-1.0) ls 2 title '',\
'MADatNLO.HwU' index 110 using (($1+$2)/2):(0.0):(safe($4,$3,0.0)) w yerrorbar ls 1 title '',\
'MADatNLO.HwU' index 110 using (($1+$2)/2):(safe($5,$3,1.0)-1.0) ls 1 title ''
#-- rendering subhistograms '(LO|#1LOAA|#1TOT|#1NLOR|#1TOTR|#1)/(NLO|#1 central value) ratio'
unset label
unset format
set yrange [-2.4590e-01:2.1786e+00]
set origin 0.0000e+00, 2.0000e-01
set size 1.0000e+00, 1.5000e-01
set mytics 2
set ytics auto
set format x
unset logscale y
set ylabel "ratio w.r.t. NLO|#1"
set label "(LO|#1LOAA|#1TOT|#1NLOR|#1TOTR|#1)/(NLO|#1 central value)" font ",9" at graph 0.03, graph 0.13
plot \
1.0 ls 999 title '',\
'MADatNLO.HwU' index 120 using (($1+$2)/2):7 ls 16 title '',\
'MADatNLO.HwU' index 120 using (($1+$2)/2):6 ls 16 title '',\
'MADatNLO.HwU' index 119 using (($1+$2)/2):7 ls 15 title '',\
'MADatNLO.HwU' index 119 using (($1+$2)/2):6 ls 15 title '',\
'MADatNLO.HwU' index 118 using (($1+$2)/2):7 ls 14 title '',\
'MADatNLO.HwU' index 118 using (($1+$2)/2):6 ls 14 title '',\
'MADatNLO.HwU' index 117 using (($1+$2)/2):7 ls 13 title '',\
'MADatNLO.HwU' index 117 using (($1+$2)/2):6 ls 13 title '',\
'MADatNLO.HwU' index 116 using (($1+$2)/2):7 ls 12 title '',\
'MADatNLO.HwU' index 116 using (($1+$2)/2):6 ls 12 title '',\
'MADatNLO.HwU' index 120 using (($1+$2)/2):5 ls 6 title '',\
'MADatNLO.HwU' index 120 using (($1+$2)/2):3:4 w yerrorbar ls 6 title '',\
'MADatNLO.HwU' index 120 using (($1+$2)/2):3 ls 6 title '',\
'MADatNLO.HwU' index 119 using (($1+$2)/2):5 ls 5 title '',\
'MADatNLO.HwU' index 119 using (($1+$2)/2):3:4 w yerrorbar ls 5 title '',\
'MADatNLO.HwU' index 119 using (($1+$2)/2):3 ls 5 title '',\
'MADatNLO.HwU' index 118 using (($1+$2)/2):5 ls 4 title '',\
'MADatNLO.HwU' index 118 using (($1+$2)/2):3:4 w yerrorbar ls 4 title '',\
'MADatNLO.HwU' index 118 using (($1+$2)/2):3 ls 4 title '',\
'MADatNLO.HwU' index 117 using (($1+$2)/2):5 ls 3 title '',\
'MADatNLO.HwU' index 117 using (($1+$2)/2):3:4 w yerrorbar ls 3 title '',\
'MADatNLO.HwU' index 117 using (($1+$2)/2):3 ls 3 title '',\
'MADatNLO.HwU' index 116 using (($1+$2)/2):5 ls 2 title '',\
'MADatNLO.HwU' index 116 using (($1+$2)/2):3:4 w yerrorbar ls 2 title '',\
'MADatNLO.HwU' index 116 using (($1+$2)/2):3 ls 2 title ''

unset label

################################################################################

################################################################################
### Rendering of the plot titled 'thetamum'
################################################################################

set multiplot
set label "thetamum" font ",13" at graph 0.04, graph 1.05
set xrange [0.0000e+00:3.1416e+00]
set bmargin 0 
set tmargin 0
set xtics nomirror
set ytics nomirror
set mytics 10
set xtics auto
set key horizontal noreverse maxcols 1 width -4 
set label front 'MadGraph5\_aMC\@NLO' font "Courier,11" rotate by 90 at graph 1.02, graph 0.04

#-- rendering subhistograms 'NLO|#1 and LO|#1 results'

set format y '10^{%T}'
set yrange [9.5512e-05:3.2398e-01]
set origin 0.0000e+00, 5.0000e-01
set size 1.0000e+00, 4.0000e-01
set mytics 10
set ytics auto
set format x ''
set logscale y
set ylabel "{/Symbol s} per bin [pb]"

plot \
sqrt(-1) ls 16 title 'TOTR|#1, scale variation',\
sqrt(-1) ls 15 title 'NLOR|#1, scale variation',\
sqrt(-1) ls 14 title 'TOT|#1, scale variation',\
sqrt(-1) ls 13 title 'LOAA|#1, scale variation',\
sqrt(-1) ls 12 title 'LO|#1, scale variation',\
sqrt(-1) ls 11 title 'NLO|#1, scale variation',\
'MADatNLO.HwU' index 126 using (($1+$2)/2):($3 >= 0 ? sqrt(-1) : abs($3)):4 w yerrorbar ls 106 title '',\
'MADatNLO.HwU' index 126 using (($1+$2)/2):($3 >= 0 ? sqrt(-1) : abs($3)) ls 106 title '',\
'MADatNLO.HwU' index 126 using (($1+$2)/2):($3 < 0 ? sqrt(-1) : $3):4 w yerrorbar ls 6 title '',\
'MADatNLO.HwU' index 126 using (($1+$2)/2):($3 < 0 ? sqrt(-1) : $3) ls 6 title 'TOTR|#1, central value, dynamical\_scale\_choice=10',\
'MADatNLO.HwU' index 125 using (($1+$2)/2):($3 >= 0 ? sqrt(-1) : abs($3)):4 w yerrorbar ls 105 title '',\
'MADatNLO.HwU' index 125 using (($1+$2)/2):($3 >= 0 ? sqrt(-1) : abs($3)) ls 105 title '',\
'MADatNLO.HwU' index 125 using (($1+$2)/2):($3 < 0 ? sqrt(-1) : $3):4 w yerrorbar ls 5 title '',\
'MADatNLO.HwU' index 125 using (($1+$2)/2):($3 < 0 ? sqrt(-1) : $3) ls 5 title 'NLOR|#1, central value, dynamical\_scale\_choice=10',\
'MADatNLO.HwU' index 124 using (($1+$2)/2):($3 >= 0 ? sqrt(-1) : abs($3)):4 w yerrorbar ls 104 title '',\
'MADatNLO.HwU' index 124 using (($1+$2)/2):($3 >= 0 ? sqrt(-1) : abs($3)) ls 104 title '',\
'MADatNLO.HwU' index 124 using (($1+$2)/2):($3 < 0 ? sqrt(-1) : $3):4 w yerrorbar ls 4 title '',\
'MADatNLO.HwU' index 124 using (($1+$2)/2):($3 < 0 ? sqrt(-1) : $3) ls 4 title 'TOT|#1, central value, dynamical\_scale\_choice=10',\
'MADatNLO.HwU' index 123 using (($1+$2)/2):($3 >= 0 ? sqrt(-1) : abs($3)):4 w yerrorbar ls 103 title '',\
'MADatNLO.HwU' index 123 using (($1+$2)/2):($3 >= 0 ? sqrt(-1) : abs($3)) ls 103 title '',\
'MADatNLO.HwU' index 123 using (($1+$2)/2):($3 < 0 ? sqrt(-1) : $3):4 w yerrorbar ls 3 title '',\
'MADatNLO.HwU' index 123 using (($1+$2)/2):($3 < 0 ? sqrt(-1) : $3) ls 3 title 'LOAA|#1, central value, dynamical\_scale\_choice=10',\
'MADatNLO.HwU' index 122 using (($1+$2)/2):($3 >= 0 ? sqrt(-1) : abs($3)):4 w yerrorbar ls 102 title '',\
'MADatNLO.HwU' index 122 using (($1+$2)/2):($3 >= 0 ? sqrt(-1) : abs($3)) ls 102 title '',\
'MADatNLO.HwU' index 122 using (($1+$2)/2):($3 < 0 ? sqrt(-1) : $3):4 w yerrorbar ls 2 title '',\
'MADatNLO.HwU' index 122 using (($1+$2)/2):($3 < 0 ? sqrt(-1) : $3) ls 2 title 'LO|#1, central value, dynamical\_scale\_choice=10',\
'MADatNLO.HwU' index 121 using (($1+$2)/2):($3 >= 0 ? sqrt(-1) : abs($3)):4 w yerrorbar ls 101 title '',\
'MADatNLO.HwU' index 121 using (($1+$2)/2):($3 >= 0 ? sqrt(-1) : abs($3)) ls 101 title '',\
'MADatNLO.HwU' index 121 using (($1+$2)/2):($3 < 0 ? sqrt(-1) : $3):4 w yerrorbar ls 1 title '',\
'MADatNLO.HwU' index 121 using (($1+$2)/2):($3 < 0 ? sqrt(-1) : $3) ls 1 title 'NLO|#1, central value, dynamical\_scale\_choice=10'
#-- rendering subhistograms 'Relative scale and PDF uncertainty'
unset label
unset format
set yrange [-5.3385e-01:5.0500e-01]
set origin 0.0000e+00, 3.5000e-01
set size 1.0000e+00, 1.5000e-01
set mytics 2
set ytics auto
set format x ''
unset logscale y
set ylabel "NLO|#1 rel.unc."
set label "Relative uncertainties w.r.t. central values" font ",9" front at graph 0.03, graph 0.13
plot \
'MADatNLO.HwU' index 126 using (($1+$2)/2):(safe($7,$3,1.0)-1.0) ls 16 title '',\
'MADatNLO.HwU' index 126 using (($1+$2)/2):(safe($6,$3,1.0)-1.0) ls 16 title '',\
'MADatNLO.HwU' index 125 using (($1+$2)/2):(safe($7,$3,1.0)-1.0) ls 15 title '',\
'MADatNLO.HwU' index 125 using (($1+$2)/2):(safe($6,$3,1.0)-1.0) ls 15 title '',\
'MADatNLO.HwU' index 124 using (($1+$2)/2):(safe($7,$3,1.0)-1.0) ls 14 title '',\
'MADatNLO.HwU' index 124 using (($1+$2)/2):(safe($6,$3,1.0)-1.0) ls 14 title '',\
'MADatNLO.HwU' index 123 using (($1+$2)/2):(safe($7,$3,1.0)-1.0) ls 13 title '',\
'MADatNLO.HwU' index 123 using (($1+$2)/2):(safe($6,$3,1.0)-1.0) ls 13 title '',\
'MADatNLO.HwU' index 122 using (($1+$2)/2):(safe($7,$3,1.0)-1.0) ls 12 title '',\
'MADatNLO.HwU' index 122 using (($1+$2)/2):(safe($6,$3,1.0)-1.0) ls 12 title '',\
'MADatNLO.HwU' index 121 using (($1+$2)/2):(safe($7,$3,1.0)-1.0) ls 11 title '',\
'MADatNLO.HwU' index 121 using (($1+$2)/2):(safe($6,$3,1.0)-1.0) ls 11 title '',\
0.0 ls 999 title '',\
'MADatNLO.HwU' index 126 using (($1+$2)/2):(0.0):(safe($4,$3,0.0)) w yerrorbar ls 6 title '',\
'MADatNLO.HwU' index 126 using (($1+$2)/2):(safe($5,$3,1.0)-1.0) ls 6 title '',\
'MADatNLO.HwU' index 125 using (($1+$2)/2):(0.0):(safe($4,$3,0.0)) w yerrorbar ls 5 title '',\
'MADatNLO.HwU' index 125 using (($1+$2)/2):(safe($5,$3,1.0)-1.0) ls 5 title '',\
'MADatNLO.HwU' index 124 using (($1+$2)/2):(0.0):(safe($4,$3,0.0)) w yerrorbar ls 4 title '',\
'MADatNLO.HwU' index 124 using (($1+$2)/2):(safe($5,$3,1.0)-1.0) ls 4 title '',\
'MADatNLO.HwU' index 123 using (($1+$2)/2):(0.0):(safe($4,$3,0.0)) w yerrorbar ls 3 title '',\
'MADatNLO.HwU' index 123 using (($1+$2)/2):(safe($5,$3,1.0)-1.0) ls 3 title '',\
'MADatNLO.HwU' index 122 using (($1+$2)/2):(0.0):(safe($4,$3,0.0)) w yerrorbar ls 2 title '',\
'MADatNLO.HwU' index 122 using (($1+$2)/2):(safe($5,$3,1.0)-1.0) ls 2 title '',\
'MADatNLO.HwU' index 121 using (($1+$2)/2):(0.0):(safe($4,$3,0.0)) w yerrorbar ls 1 title '',\
'MADatNLO.HwU' index 121 using (($1+$2)/2):(safe($5,$3,1.0)-1.0) ls 1 title ''
#-- rendering subhistograms '(LO|#1LOAA|#1TOT|#1NLOR|#1TOTR|#1)/(NLO|#1 central value) ratio'
unset label
unset format
set yrange [-1.1749e-01:2.0571e+00]
set origin 0.0000e+00, 2.0000e-01
set size 1.0000e+00, 1.5000e-01
set mytics 2
set ytics auto
set format x
unset logscale y
set ylabel "ratio w.r.t. NLO|#1"
set label "(LO|#1LOAA|#1TOT|#1NLOR|#1TOTR|#1)/(NLO|#1 central value)" font ",9" at graph 0.03, graph 0.13
plot \
1.0 ls 999 title '',\
'MADatNLO.HwU' index 131 using (($1+$2)/2):7 ls 16 title '',\
'MADatNLO.HwU' index 131 using (($1+$2)/2):6 ls 16 title '',\
'MADatNLO.HwU' index 130 using (($1+$2)/2):7 ls 15 title '',\
'MADatNLO.HwU' index 130 using (($1+$2)/2):6 ls 15 title '',\
'MADatNLO.HwU' index 129 using (($1+$2)/2):7 ls 14 title '',\
'MADatNLO.HwU' index 129 using (($1+$2)/2):6 ls 14 title '',\
'MADatNLO.HwU' index 128 using (($1+$2)/2):7 ls 13 title '',\
'MADatNLO.HwU' index 128 using (($1+$2)/2):6 ls 13 title '',\
'MADatNLO.HwU' index 127 using (($1+$2)/2):7 ls 12 title '',\
'MADatNLO.HwU' index 127 using (($1+$2)/2):6 ls 12 title '',\
'MADatNLO.HwU' index 131 using (($1+$2)/2):5 ls 6 title '',\
'MADatNLO.HwU' index 131 using (($1+$2)/2):3:4 w yerrorbar ls 6 title '',\
'MADatNLO.HwU' index 131 using (($1+$2)/2):3 ls 6 title '',\
'MADatNLO.HwU' index 130 using (($1+$2)/2):5 ls 5 title '',\
'MADatNLO.HwU' index 130 using (($1+$2)/2):3:4 w yerrorbar ls 5 title '',\
'MADatNLO.HwU' index 130 using (($1+$2)/2):3 ls 5 title '',\
'MADatNLO.HwU' index 129 using (($1+$2)/2):5 ls 4 title '',\
'MADatNLO.HwU' index 129 using (($1+$2)/2):3:4 w yerrorbar ls 4 title '',\
'MADatNLO.HwU' index 129 using (($1+$2)/2):3 ls 4 title '',\
'MADatNLO.HwU' index 128 using (($1+$2)/2):5 ls 3 title '',\
'MADatNLO.HwU' index 128 using (($1+$2)/2):3:4 w yerrorbar ls 3 title '',\
'MADatNLO.HwU' index 128 using (($1+$2)/2):3 ls 3 title '',\
'MADatNLO.HwU' index 127 using (($1+$2)/2):5 ls 2 title '',\
'MADatNLO.HwU' index 127 using (($1+$2)/2):3:4 w yerrorbar ls 2 title '',\
'MADatNLO.HwU' index 127 using (($1+$2)/2):3 ls 2 title ''

unset label

################################################################################

################################################################################
### Rendering of the plot titled '2mu2top invm'
################################################################################

set multiplot
set label "2mu2top invm" font ",13" at graph 0.04, graph 1.05
set xrange [1.6000e+02:1.0000e+03]
set bmargin 0 
set tmargin 0
set xtics nomirror
set ytics nomirror
set mytics 10
set xtics auto
set key horizontal noreverse maxcols 1 width -4 
set label front 'MadGraph5\_aMC\@NLO' font "Courier,11" rotate by 90 at graph 1.02, graph 0.04

#-- rendering subhistograms 'NLO|#1 and LO|#1 results'

set format y '10^{%T}'
set yrange [2.1150e-04:1.5477e+00]
set origin 0.0000e+00, 5.0000e-01
set size 1.0000e+00, 4.0000e-01
set mytics 10
set ytics auto
set format x ''
set logscale y
set ylabel "{/Symbol s} per bin [pb]"

plot \
sqrt(-1) ls 16 title 'TOTR|#1, scale variation',\
sqrt(-1) ls 15 title 'NLOR|#1, scale variation',\
sqrt(-1) ls 14 title 'TOT|#1, scale variation',\
sqrt(-1) ls 13 title 'LOAA|#1, scale variation',\
sqrt(-1) ls 12 title 'LO|#1, scale variation',\
sqrt(-1) ls 11 title 'NLO|#1, scale variation',\
'MADatNLO.HwU' index 137 using (($1+$2)/2):($3 >= 0 ? sqrt(-1) : abs($3)):4 w yerrorbar ls 106 title '',\
'MADatNLO.HwU' index 137 using (($1+$2)/2):($3 >= 0 ? sqrt(-1) : abs($3)) ls 106 title '',\
'MADatNLO.HwU' index 137 using (($1+$2)/2):($3 < 0 ? sqrt(-1) : $3):4 w yerrorbar ls 6 title '',\
'MADatNLO.HwU' index 137 using (($1+$2)/2):($3 < 0 ? sqrt(-1) : $3) ls 6 title 'TOTR|#1, central value, dynamical\_scale\_choice=10',\
'MADatNLO.HwU' index 136 using (($1+$2)/2):($3 >= 0 ? sqrt(-1) : abs($3)):4 w yerrorbar ls 105 title '',\
'MADatNLO.HwU' index 136 using (($1+$2)/2):($3 >= 0 ? sqrt(-1) : abs($3)) ls 105 title '',\
'MADatNLO.HwU' index 136 using (($1+$2)/2):($3 < 0 ? sqrt(-1) : $3):4 w yerrorbar ls 5 title '',\
'MADatNLO.HwU' index 136 using (($1+$2)/2):($3 < 0 ? sqrt(-1) : $3) ls 5 title 'NLOR|#1, central value, dynamical\_scale\_choice=10',\
'MADatNLO.HwU' index 135 using (($1+$2)/2):($3 >= 0 ? sqrt(-1) : abs($3)):4 w yerrorbar ls 104 title '',\
'MADatNLO.HwU' index 135 using (($1+$2)/2):($3 >= 0 ? sqrt(-1) : abs($3)) ls 104 title '',\
'MADatNLO.HwU' index 135 using (($1+$2)/2):($3 < 0 ? sqrt(-1) : $3):4 w yerrorbar ls 4 title '',\
'MADatNLO.HwU' index 135 using (($1+$2)/2):($3 < 0 ? sqrt(-1) : $3) ls 4 title 'TOT|#1, central value, dynamical\_scale\_choice=10',\
'MADatNLO.HwU' index 134 using (($1+$2)/2):($3 >= 0 ? sqrt(-1) : abs($3)):4 w yerrorbar ls 103 title '',\
'MADatNLO.HwU' index 134 using (($1+$2)/2):($3 >= 0 ? sqrt(-1) : abs($3)) ls 103 title '',\
'MADatNLO.HwU' index 134 using (($1+$2)/2):($3 < 0 ? sqrt(-1) : $3):4 w yerrorbar ls 3 title '',\
'MADatNLO.HwU' index 134 using (($1+$2)/2):($3 < 0 ? sqrt(-1) : $3) ls 3 title 'LOAA|#1, central value, dynamical\_scale\_choice=10',\
'MADatNLO.HwU' index 133 using (($1+$2)/2):($3 >= 0 ? sqrt(-1) : abs($3)):4 w yerrorbar ls 102 title '',\
'MADatNLO.HwU' index 133 using (($1+$2)/2):($3 >= 0 ? sqrt(-1) : abs($3)) ls 102 title '',\
'MADatNLO.HwU' index 133 using (($1+$2)/2):($3 < 0 ? sqrt(-1) : $3):4 w yerrorbar ls 2 title '',\
'MADatNLO.HwU' index 133 using (($1+$2)/2):($3 < 0 ? sqrt(-1) : $3) ls 2 title 'LO|#1, central value, dynamical\_scale\_choice=10',\
'MADatNLO.HwU' index 132 using (($1+$2)/2):($3 >= 0 ? sqrt(-1) : abs($3)):4 w yerrorbar ls 101 title '',\
'MADatNLO.HwU' index 132 using (($1+$2)/2):($3 >= 0 ? sqrt(-1) : abs($3)) ls 101 title '',\
'MADatNLO.HwU' index 132 using (($1+$2)/2):($3 < 0 ? sqrt(-1) : $3):4 w yerrorbar ls 1 title '',\
'MADatNLO.HwU' index 132 using (($1+$2)/2):($3 < 0 ? sqrt(-1) : $3) ls 1 title 'NLO|#1, central value, dynamical\_scale\_choice=10'
#-- rendering subhistograms 'Relative scale and PDF uncertainty'
unset label
unset format
set yrange [-2.6291e-01:2.6095e-01]
set origin 0.0000e+00, 3.5000e-01
set size 1.0000e+00, 1.5000e-01
set mytics 2
set ytics auto
set format x ''
unset logscale y
set ylabel "NLO|#1 rel.unc."
set label "Relative uncertainties w.r.t. central values" font ",9" front at graph 0.03, graph 0.13
plot \
'MADatNLO.HwU' index 137 using (($1+$2)/2):(safe($7,$3,1.0)-1.0) ls 16 title '',\
'MADatNLO.HwU' index 137 using (($1+$2)/2):(safe($6,$3,1.0)-1.0) ls 16 title '',\
'MADatNLO.HwU' index 136 using (($1+$2)/2):(safe($7,$3,1.0)-1.0) ls 15 title '',\
'MADatNLO.HwU' index 136 using (($1+$2)/2):(safe($6,$3,1.0)-1.0) ls 15 title '',\
'MADatNLO.HwU' index 135 using (($1+$2)/2):(safe($7,$3,1.0)-1.0) ls 14 title '',\
'MADatNLO.HwU' index 135 using (($1+$2)/2):(safe($6,$3,1.0)-1.0) ls 14 title '',\
'MADatNLO.HwU' index 134 using (($1+$2)/2):(safe($7,$3,1.0)-1.0) ls 13 title '',\
'MADatNLO.HwU' index 134 using (($1+$2)/2):(safe($6,$3,1.0)-1.0) ls 13 title '',\
'MADatNLO.HwU' index 133 using (($1+$2)/2):(safe($7,$3,1.0)-1.0) ls 12 title '',\
'MADatNLO.HwU' index 133 using (($1+$2)/2):(safe($6,$3,1.0)-1.0) ls 12 title '',\
'MADatNLO.HwU' index 132 using (($1+$2)/2):(safe($7,$3,1.0)-1.0) ls 11 title '',\
'MADatNLO.HwU' index 132 using (($1+$2)/2):(safe($6,$3,1.0)-1.0) ls 11 title '',\
0.0 ls 999 title '',\
'MADatNLO.HwU' index 137 using (($1+$2)/2):(0.0):(safe($4,$3,0.0)) w yerrorbar ls 6 title '',\
'MADatNLO.HwU' index 137 using (($1+$2)/2):(safe($5,$3,1.0)-1.0) ls 6 title '',\
'MADatNLO.HwU' index 136 using (($1+$2)/2):(0.0):(safe($4,$3,0.0)) w yerrorbar ls 5 title '',\
'MADatNLO.HwU' index 136 using (($1+$2)/2):(safe($5,$3,1.0)-1.0) ls 5 title '',\
'MADatNLO.HwU' index 135 using (($1+$2)/2):(0.0):(safe($4,$3,0.0)) w yerrorbar ls 4 title '',\
'MADatNLO.HwU' index 135 using (($1+$2)/2):(safe($5,$3,1.0)-1.0) ls 4 title '',\
'MADatNLO.HwU' index 134 using (($1+$2)/2):(0.0):(safe($4,$3,0.0)) w yerrorbar ls 3 title '',\
'MADatNLO.HwU' index 134 using (($1+$2)/2):(safe($5,$3,1.0)-1.0) ls 3 title '',\
'MADatNLO.HwU' index 133 using (($1+$2)/2):(0.0):(safe($4,$3,0.0)) w yerrorbar ls 2 title '',\
'MADatNLO.HwU' index 133 using (($1+$2)/2):(safe($5,$3,1.0)-1.0) ls 2 title '',\
'MADatNLO.HwU' index 132 using (($1+$2)/2):(0.0):(safe($4,$3,0.0)) w yerrorbar ls 1 title '',\
'MADatNLO.HwU' index 132 using (($1+$2)/2):(safe($5,$3,1.0)-1.0) ls 1 title ''
#-- rendering subhistograms '(LO|#1LOAA|#1TOT|#1NLOR|#1TOTR|#1)/(NLO|#1 central value) ratio'
unset label
unset format
set yrange [-3.1036e+01:6.4520e+00]
set origin 0.0000e+00, 2.0000e-01
set size 1.0000e+00, 1.5000e-01
set mytics 2
set ytics auto
set format x
unset logscale y
set ylabel "ratio w.r.t. NLO|#1"
set label "(LO|#1LOAA|#1TOT|#1NLOR|#1TOTR|#1)/(NLO|#1 central value)" font ",9" at graph 0.03, graph 0.13
plot \
1.0 ls 999 title '',\
'MADatNLO.HwU' index 142 using (($1+$2)/2):7 ls 16 title '',\
'MADatNLO.HwU' index 142 using (($1+$2)/2):6 ls 16 title '',\
'MADatNLO.HwU' index 141 using (($1+$2)/2):7 ls 15 title '',\
'MADatNLO.HwU' index 141 using (($1+$2)/2):6 ls 15 title '',\
'MADatNLO.HwU' index 140 using (($1+$2)/2):7 ls 14 title '',\
'MADatNLO.HwU' index 140 using (($1+$2)/2):6 ls 14 title '',\
'MADatNLO.HwU' index 139 using (($1+$2)/2):7 ls 13 title '',\
'MADatNLO.HwU' index 139 using (($1+$2)/2):6 ls 13 title '',\
'MADatNLO.HwU' index 138 using (($1+$2)/2):7 ls 12 title '',\
'MADatNLO.HwU' index 138 using (($1+$2)/2):6 ls 12 title '',\
'MADatNLO.HwU' index 142 using (($1+$2)/2):5 ls 6 title '',\
'MADatNLO.HwU' index 142 using (($1+$2)/2):3:4 w yerrorbar ls 6 title '',\
'MADatNLO.HwU' index 142 using (($1+$2)/2):3 ls 6 title '',\
'MADatNLO.HwU' index 141 using (($1+$2)/2):5 ls 5 title '',\
'MADatNLO.HwU' index 141 using (($1+$2)/2):3:4 w yerrorbar ls 5 title '',\
'MADatNLO.HwU' index 141 using (($1+$2)/2):3 ls 5 title '',\
'MADatNLO.HwU' index 140 using (($1+$2)/2):5 ls 4 title '',\
'MADatNLO.HwU' index 140 using (($1+$2)/2):3:4 w yerrorbar ls 4 title '',\
'MADatNLO.HwU' index 140 using (($1+$2)/2):3 ls 4 title '',\
'MADatNLO.HwU' index 139 using (($1+$2)/2):5 ls 3 title '',\
'MADatNLO.HwU' index 139 using (($1+$2)/2):3:4 w yerrorbar ls 3 title '',\
'MADatNLO.HwU' index 139 using (($1+$2)/2):3 ls 3 title '',\
'MADatNLO.HwU' index 138 using (($1+$2)/2):5 ls 2 title '',\
'MADatNLO.HwU' index 138 using (($1+$2)/2):3:4 w yerrorbar ls 2 title '',\
'MADatNLO.HwU' index 138 using (($1+$2)/2):3 ls 2 title ''

unset label

################################################################################

################################################################################
### Rendering of the plot titled '2mu2top rap'
################################################################################

set multiplot
set label "2mu2top rap" font ",13" at graph 0.04, graph 1.05
set xrange [-3.0000e+00:3.0000e+00]
set bmargin 0 
set tmargin 0
set xtics nomirror
set ytics nomirror
set mytics 10
set xtics auto
set key horizontal noreverse maxcols 1 width -4 
set label front 'MadGraph5\_aMC\@NLO' font "Courier,11" rotate by 90 at graph 1.02, graph 0.04

#-- rendering subhistograms 'NLO|#1 and LO|#1 results'

set format y '10^{%T}'
set yrange [4.0165e-09:1.5027e+00]
set origin 0.0000e+00, 5.0000e-01
set size 1.0000e+00, 4.0000e-01
set mytics 10
set ytics auto
set format x ''
set logscale y
set ylabel "{/Symbol s} per bin [pb]"

plot \
sqrt(-1) ls 16 title 'TOTR|#1, scale variation',\
sqrt(-1) ls 15 title 'NLOR|#1, scale variation',\
sqrt(-1) ls 14 title 'TOT|#1, scale variation',\
sqrt(-1) ls 13 title 'LOAA|#1, scale variation',\
sqrt(-1) ls 12 title 'LO|#1, scale variation',\
sqrt(-1) ls 11 title 'NLO|#1, scale variation',\
'MADatNLO.HwU' index 148 using (($1+$2)/2):($3 >= 0 ? sqrt(-1) : abs($3)):4 w yerrorbar ls 106 title '',\
'MADatNLO.HwU' index 148 using (($1+$2)/2):($3 >= 0 ? sqrt(-1) : abs($3)) ls 106 title '',\
'MADatNLO.HwU' index 148 using (($1+$2)/2):($3 < 0 ? sqrt(-1) : $3):4 w yerrorbar ls 6 title '',\
'MADatNLO.HwU' index 148 using (($1+$2)/2):($3 < 0 ? sqrt(-1) : $3) ls 6 title 'TOTR|#1, central value, dynamical\_scale\_choice=10',\
'MADatNLO.HwU' index 147 using (($1+$2)/2):($3 >= 0 ? sqrt(-1) : abs($3)):4 w yerrorbar ls 105 title '',\
'MADatNLO.HwU' index 147 using (($1+$2)/2):($3 >= 0 ? sqrt(-1) : abs($3)) ls 105 title '',\
'MADatNLO.HwU' index 147 using (($1+$2)/2):($3 < 0 ? sqrt(-1) : $3):4 w yerrorbar ls 5 title '',\
'MADatNLO.HwU' index 147 using (($1+$2)/2):($3 < 0 ? sqrt(-1) : $3) ls 5 title 'NLOR|#1, central value, dynamical\_scale\_choice=10',\
'MADatNLO.HwU' index 146 using (($1+$2)/2):($3 >= 0 ? sqrt(-1) : abs($3)):4 w yerrorbar ls 104 title '',\
'MADatNLO.HwU' index 146 using (($1+$2)/2):($3 >= 0 ? sqrt(-1) : abs($3)) ls 104 title '',\
'MADatNLO.HwU' index 146 using (($1+$2)/2):($3 < 0 ? sqrt(-1) : $3):4 w yerrorbar ls 4 title '',\
'MADatNLO.HwU' index 146 using (($1+$2)/2):($3 < 0 ? sqrt(-1) : $3) ls 4 title 'TOT|#1, central value, dynamical\_scale\_choice=10',\
'MADatNLO.HwU' index 145 using (($1+$2)/2):($3 >= 0 ? sqrt(-1) : abs($3)):4 w yerrorbar ls 103 title '',\
'MADatNLO.HwU' index 145 using (($1+$2)/2):($3 >= 0 ? sqrt(-1) : abs($3)) ls 103 title '',\
'MADatNLO.HwU' index 145 using (($1+$2)/2):($3 < 0 ? sqrt(-1) : $3):4 w yerrorbar ls 3 title '',\
'MADatNLO.HwU' index 145 using (($1+$2)/2):($3 < 0 ? sqrt(-1) : $3) ls 3 title 'LOAA|#1, central value, dynamical\_scale\_choice=10',\
'MADatNLO.HwU' index 144 using (($1+$2)/2):($3 >= 0 ? sqrt(-1) : abs($3)):4 w yerrorbar ls 102 title '',\
'MADatNLO.HwU' index 144 using (($1+$2)/2):($3 >= 0 ? sqrt(-1) : abs($3)) ls 102 title '',\
'MADatNLO.HwU' index 144 using (($1+$2)/2):($3 < 0 ? sqrt(-1) : $3):4 w yerrorbar ls 2 title '',\
'MADatNLO.HwU' index 144 using (($1+$2)/2):($3 < 0 ? sqrt(-1) : $3) ls 2 title 'LO|#1, central value, dynamical\_scale\_choice=10',\
'MADatNLO.HwU' index 143 using (($1+$2)/2):($3 >= 0 ? sqrt(-1) : abs($3)):4 w yerrorbar ls 101 title '',\
'MADatNLO.HwU' index 143 using (($1+$2)/2):($3 >= 0 ? sqrt(-1) : abs($3)) ls 101 title '',\
'MADatNLO.HwU' index 143 using (($1+$2)/2):($3 < 0 ? sqrt(-1) : $3):4 w yerrorbar ls 1 title '',\
'MADatNLO.HwU' index 143 using (($1+$2)/2):($3 < 0 ? sqrt(-1) : $3) ls 1 title 'NLO|#1, central value, dynamical\_scale\_choice=10'
#-- rendering subhistograms 'Relative scale and PDF uncertainty'
unset label
unset format
set yrange [-1.0377e+00:1.0400e+00]
set origin 0.0000e+00, 3.5000e-01
set size 1.0000e+00, 1.5000e-01
set mytics 2
set ytics auto
set format x ''
unset logscale y
set ylabel "NLO|#1 rel.unc."
set label "Relative uncertainties w.r.t. central values" font ",9" front at graph 0.03, graph 0.13
plot \
'MADatNLO.HwU' index 148 using (($1+$2)/2):(safe($7,$3,1.0)-1.0) ls 16 title '',\
'MADatNLO.HwU' index 148 using (($1+$2)/2):(safe($6,$3,1.0)-1.0) ls 16 title '',\
'MADatNLO.HwU' index 147 using (($1+$2)/2):(safe($7,$3,1.0)-1.0) ls 15 title '',\
'MADatNLO.HwU' index 147 using (($1+$2)/2):(safe($6,$3,1.0)-1.0) ls 15 title '',\
'MADatNLO.HwU' index 146 using (($1+$2)/2):(safe($7,$3,1.0)-1.0) ls 14 title '',\
'MADatNLO.HwU' index 146 using (($1+$2)/2):(safe($6,$3,1.0)-1.0) ls 14 title '',\
'MADatNLO.HwU' index 145 using (($1+$2)/2):(safe($7,$3,1.0)-1.0) ls 13 title '',\
'MADatNLO.HwU' index 145 using (($1+$2)/2):(safe($6,$3,1.0)-1.0) ls 13 title '',\
'MADatNLO.HwU' index 144 using (($1+$2)/2):(safe($7,$3,1.0)-1.0) ls 12 title '',\
'MADatNLO.HwU' index 144 using (($1+$2)/2):(safe($6,$3,1.0)-1.0) ls 12 title '',\
'MADatNLO.HwU' index 143 using (($1+$2)/2):(safe($7,$3,1.0)-1.0) ls 11 title '',\
'MADatNLO.HwU' index 143 using (($1+$2)/2):(safe($6,$3,1.0)-1.0) ls 11 title '',\
0.0 ls 999 title '',\
'MADatNLO.HwU' index 148 using (($1+$2)/2):(0.0):(safe($4,$3,0.0)) w yerrorbar ls 6 title '',\
'MADatNLO.HwU' index 148 using (($1+$2)/2):(safe($5,$3,1.0)-1.0) ls 6 title '',\
'MADatNLO.HwU' index 147 using (($1+$2)/2):(0.0):(safe($4,$3,0.0)) w yerrorbar ls 5 title '',\
'MADatNLO.HwU' index 147 using (($1+$2)/2):(safe($5,$3,1.0)-1.0) ls 5 title '',\
'MADatNLO.HwU' index 146 using (($1+$2)/2):(0.0):(safe($4,$3,0.0)) w yerrorbar ls 4 title '',\
'MADatNLO.HwU' index 146 using (($1+$2)/2):(safe($5,$3,1.0)-1.0) ls 4 title '',\
'MADatNLO.HwU' index 145 using (($1+$2)/2):(0.0):(safe($4,$3,0.0)) w yerrorbar ls 3 title '',\
'MADatNLO.HwU' index 145 using (($1+$2)/2):(safe($5,$3,1.0)-1.0) ls 3 title '',\
'MADatNLO.HwU' index 144 using (($1+$2)/2):(0.0):(safe($4,$3,0.0)) w yerrorbar ls 2 title '',\
'MADatNLO.HwU' index 144 using (($1+$2)/2):(safe($5,$3,1.0)-1.0) ls 2 title '',\
'MADatNLO.HwU' index 143 using (($1+$2)/2):(0.0):(safe($4,$3,0.0)) w yerrorbar ls 1 title '',\
'MADatNLO.HwU' index 143 using (($1+$2)/2):(safe($5,$3,1.0)-1.0) ls 1 title ''
#-- rendering subhistograms '(LO|#1LOAA|#1TOT|#1NLOR|#1TOTR|#1)/(NLO|#1 central value) ratio'
unset label
unset format
set yrange [-1.3074e+01:5.8570e+00]
set origin 0.0000e+00, 2.0000e-01
set size 1.0000e+00, 1.5000e-01
set mytics 2
set ytics auto
set format x
unset logscale y
set ylabel "ratio w.r.t. NLO|#1"
set label "(LO|#1LOAA|#1TOT|#1NLOR|#1TOTR|#1)/(NLO|#1 central value)" font ",9" at graph 0.03, graph 0.13
plot \
1.0 ls 999 title '',\
'MADatNLO.HwU' index 153 using (($1+$2)/2):7 ls 16 title '',\
'MADatNLO.HwU' index 153 using (($1+$2)/2):6 ls 16 title '',\
'MADatNLO.HwU' index 152 using (($1+$2)/2):7 ls 15 title '',\
'MADatNLO.HwU' index 152 using (($1+$2)/2):6 ls 15 title '',\
'MADatNLO.HwU' index 151 using (($1+$2)/2):7 ls 14 title '',\
'MADatNLO.HwU' index 151 using (($1+$2)/2):6 ls 14 title '',\
'MADatNLO.HwU' index 150 using (($1+$2)/2):7 ls 13 title '',\
'MADatNLO.HwU' index 150 using (($1+$2)/2):6 ls 13 title '',\
'MADatNLO.HwU' index 149 using (($1+$2)/2):7 ls 12 title '',\
'MADatNLO.HwU' index 149 using (($1+$2)/2):6 ls 12 title '',\
'MADatNLO.HwU' index 153 using (($1+$2)/2):5 ls 6 title '',\
'MADatNLO.HwU' index 153 using (($1+$2)/2):3:4 w yerrorbar ls 6 title '',\
'MADatNLO.HwU' index 153 using (($1+$2)/2):3 ls 6 title '',\
'MADatNLO.HwU' index 152 using (($1+$2)/2):5 ls 5 title '',\
'MADatNLO.HwU' index 152 using (($1+$2)/2):3:4 w yerrorbar ls 5 title '',\
'MADatNLO.HwU' index 152 using (($1+$2)/2):3 ls 5 title '',\
'MADatNLO.HwU' index 151 using (($1+$2)/2):5 ls 4 title '',\
'MADatNLO.HwU' index 151 using (($1+$2)/2):3:4 w yerrorbar ls 4 title '',\
'MADatNLO.HwU' index 151 using (($1+$2)/2):3 ls 4 title '',\
'MADatNLO.HwU' index 150 using (($1+$2)/2):5 ls 3 title '',\
'MADatNLO.HwU' index 150 using (($1+$2)/2):3:4 w yerrorbar ls 3 title '',\
'MADatNLO.HwU' index 150 using (($1+$2)/2):3 ls 3 title '',\
'MADatNLO.HwU' index 149 using (($1+$2)/2):5 ls 2 title '',\
'MADatNLO.HwU' index 149 using (($1+$2)/2):3:4 w yerrorbar ls 2 title '',\
'MADatNLO.HwU' index 149 using (($1+$2)/2):3 ls 2 title ''

unset label

################################################################################

################################################################################
### Rendering of the plot titled '2mu2top pt'
################################################################################

set multiplot
set label "2mu2top pt" font ",13" at graph 0.04, graph 1.05
set xrange [0.0000e+00:5.0000e+02]
set bmargin 0 
set tmargin 0
set xtics nomirror
set ytics nomirror
set mytics 10
set xtics auto
set key horizontal noreverse maxcols 1 width -4 
set label front 'MadGraph5\_aMC\@NLO' font "Courier,11" rotate by 90 at graph 1.02, graph 0.04

#-- rendering subhistograms 'NLO|#1 and LO|#1 results'

set format y '10^{%T}'
set yrange [6.7266e-05:4.6111e-01]
set origin 0.0000e+00, 5.0000e-01
set size 1.0000e+00, 4.0000e-01
set mytics 10
set ytics auto
set format x ''
set logscale y
set ylabel "{/Symbol s} per bin [pb]"

plot \
sqrt(-1) ls 16 title 'TOTR|#1, scale variation',\
sqrt(-1) ls 15 title 'NLOR|#1, scale variation',\
sqrt(-1) ls 14 title 'TOT|#1, scale variation',\
sqrt(-1) ls 13 title 'LOAA|#1, scale variation',\
sqrt(-1) ls 12 title 'LO|#1, scale variation',\
sqrt(-1) ls 11 title 'NLO|#1, scale variation',\
'MADatNLO.HwU' index 159 using (($1+$2)/2):($3 >= 0 ? sqrt(-1) : abs($3)):4 w yerrorbar ls 106 title '',\
'MADatNLO.HwU' index 159 using (($1+$2)/2):($3 >= 0 ? sqrt(-1) : abs($3)) ls 106 title '',\
'MADatNLO.HwU' index 159 using (($1+$2)/2):($3 < 0 ? sqrt(-1) : $3):4 w yerrorbar ls 6 title '',\
'MADatNLO.HwU' index 159 using (($1+$2)/2):($3 < 0 ? sqrt(-1) : $3) ls 6 title 'TOTR|#1, central value, dynamical\_scale\_choice=10',\
'MADatNLO.HwU' index 158 using (($1+$2)/2):($3 >= 0 ? sqrt(-1) : abs($3)):4 w yerrorbar ls 105 title '',\
'MADatNLO.HwU' index 158 using (($1+$2)/2):($3 >= 0 ? sqrt(-1) : abs($3)) ls 105 title '',\
'MADatNLO.HwU' index 158 using (($1+$2)/2):($3 < 0 ? sqrt(-1) : $3):4 w yerrorbar ls 5 title '',\
'MADatNLO.HwU' index 158 using (($1+$2)/2):($3 < 0 ? sqrt(-1) : $3) ls 5 title 'NLOR|#1, central value, dynamical\_scale\_choice=10',\
'MADatNLO.HwU' index 157 using (($1+$2)/2):($3 >= 0 ? sqrt(-1) : abs($3)):4 w yerrorbar ls 104 title '',\
'MADatNLO.HwU' index 157 using (($1+$2)/2):($3 >= 0 ? sqrt(-1) : abs($3)) ls 104 title '',\
'MADatNLO.HwU' index 157 using (($1+$2)/2):($3 < 0 ? sqrt(-1) : $3):4 w yerrorbar ls 4 title '',\
'MADatNLO.HwU' index 157 using (($1+$2)/2):($3 < 0 ? sqrt(-1) : $3) ls 4 title 'TOT|#1, central value, dynamical\_scale\_choice=10',\
'MADatNLO.HwU' index 156 using (($1+$2)/2):($3 >= 0 ? sqrt(-1) : abs($3)):4 w yerrorbar ls 103 title '',\
'MADatNLO.HwU' index 156 using (($1+$2)/2):($3 >= 0 ? sqrt(-1) : abs($3)) ls 103 title '',\
'MADatNLO.HwU' index 156 using (($1+$2)/2):($3 < 0 ? sqrt(-1) : $3):4 w yerrorbar ls 3 title '',\
'MADatNLO.HwU' index 156 using (($1+$2)/2):($3 < 0 ? sqrt(-1) : $3) ls 3 title 'LOAA|#1, central value, dynamical\_scale\_choice=10',\
'MADatNLO.HwU' index 155 using (($1+$2)/2):($3 >= 0 ? sqrt(-1) : abs($3)):4 w yerrorbar ls 102 title '',\
'MADatNLO.HwU' index 155 using (($1+$2)/2):($3 >= 0 ? sqrt(-1) : abs($3)) ls 102 title '',\
'MADatNLO.HwU' index 155 using (($1+$2)/2):($3 < 0 ? sqrt(-1) : $3):4 w yerrorbar ls 2 title '',\
'MADatNLO.HwU' index 155 using (($1+$2)/2):($3 < 0 ? sqrt(-1) : $3) ls 2 title 'LO|#1, central value, dynamical\_scale\_choice=10',\
'MADatNLO.HwU' index 154 using (($1+$2)/2):($3 >= 0 ? sqrt(-1) : abs($3)):4 w yerrorbar ls 101 title '',\
'MADatNLO.HwU' index 154 using (($1+$2)/2):($3 >= 0 ? sqrt(-1) : abs($3)) ls 101 title '',\
'MADatNLO.HwU' index 154 using (($1+$2)/2):($3 < 0 ? sqrt(-1) : $3):4 w yerrorbar ls 1 title '',\
'MADatNLO.HwU' index 154 using (($1+$2)/2):($3 < 0 ? sqrt(-1) : $3) ls 1 title 'NLO|#1, central value, dynamical\_scale\_choice=10'
#-- rendering subhistograms 'Relative scale and PDF uncertainty'
unset label
unset format
set yrange [-2.7047e-02:2.6385e-02]
set origin 0.0000e+00, 3.5000e-01
set size 1.0000e+00, 1.5000e-01
set mytics 2
set ytics auto
set format x ''
unset logscale y
set ylabel "NLO|#1 rel.unc."
set label "Relative uncertainties w.r.t. central values" font ",9" front at graph 0.03, graph 0.13
plot \
'MADatNLO.HwU' index 159 using (($1+$2)/2):(safe($7,$3,1.0)-1.0) ls 16 title '',\
'MADatNLO.HwU' index 159 using (($1+$2)/2):(safe($6,$3,1.0)-1.0) ls 16 title '',\
'MADatNLO.HwU' index 158 using (($1+$2)/2):(safe($7,$3,1.0)-1.0) ls 15 title '',\
'MADatNLO.HwU' index 158 using (($1+$2)/2):(safe($6,$3,1.0)-1.0) ls 15 title '',\
'MADatNLO.HwU' index 157 using (($1+$2)/2):(safe($7,$3,1.0)-1.0) ls 14 title '',\
'MADatNLO.HwU' index 157 using (($1+$2)/2):(safe($6,$3,1.0)-1.0) ls 14 title '',\
'MADatNLO.HwU' index 156 using (($1+$2)/2):(safe($7,$3,1.0)-1.0) ls 13 title '',\
'MADatNLO.HwU' index 156 using (($1+$2)/2):(safe($6,$3,1.0)-1.0) ls 13 title '',\
'MADatNLO.HwU' index 155 using (($1+$2)/2):(safe($7,$3,1.0)-1.0) ls 12 title '',\
'MADatNLO.HwU' index 155 using (($1+$2)/2):(safe($6,$3,1.0)-1.0) ls 12 title '',\
'MADatNLO.HwU' index 154 using (($1+$2)/2):(safe($7,$3,1.0)-1.0) ls 11 title '',\
'MADatNLO.HwU' index 154 using (($1+$2)/2):(safe($6,$3,1.0)-1.0) ls 11 title '',\
0.0 ls 999 title '',\
'MADatNLO.HwU' index 159 using (($1+$2)/2):(0.0):(safe($4,$3,0.0)) w yerrorbar ls 6 title '',\
'MADatNLO.HwU' index 159 using (($1+$2)/2):(safe($5,$3,1.0)-1.0) ls 6 title '',\
'MADatNLO.HwU' index 158 using (($1+$2)/2):(0.0):(safe($4,$3,0.0)) w yerrorbar ls 5 title '',\
'MADatNLO.HwU' index 158 using (($1+$2)/2):(safe($5,$3,1.0)-1.0) ls 5 title '',\
'MADatNLO.HwU' index 157 using (($1+$2)/2):(0.0):(safe($4,$3,0.0)) w yerrorbar ls 4 title '',\
'MADatNLO.HwU' index 157 using (($1+$2)/2):(safe($5,$3,1.0)-1.0) ls 4 title '',\
'MADatNLO.HwU' index 156 using (($1+$2)/2):(0.0):(safe($4,$3,0.0)) w yerrorbar ls 3 title '',\
'MADatNLO.HwU' index 156 using (($1+$2)/2):(safe($5,$3,1.0)-1.0) ls 3 title '',\
'MADatNLO.HwU' index 155 using (($1+$2)/2):(0.0):(safe($4,$3,0.0)) w yerrorbar ls 2 title '',\
'MADatNLO.HwU' index 155 using (($1+$2)/2):(safe($5,$3,1.0)-1.0) ls 2 title '',\
'MADatNLO.HwU' index 154 using (($1+$2)/2):(0.0):(safe($4,$3,0.0)) w yerrorbar ls 1 title '',\
'MADatNLO.HwU' index 154 using (($1+$2)/2):(safe($5,$3,1.0)-1.0) ls 1 title ''
#-- rendering subhistograms '(LO|#1LOAA|#1TOT|#1NLOR|#1TOTR|#1)/(NLO|#1 central value) ratio'
unset label
unset format
set yrange [-3.5688e-01:1.2189e+00]
set origin 0.0000e+00, 2.0000e-01
set size 1.0000e+00, 1.5000e-01
set mytics 2
set ytics auto
set format x
unset logscale y
set ylabel "ratio w.r.t. NLO|#1"
set label "(LO|#1LOAA|#1TOT|#1NLOR|#1TOTR|#1)/(NLO|#1 central value)" font ",9" at graph 0.03, graph 0.13
plot \
1.0 ls 999 title '',\
'MADatNLO.HwU' index 164 using (($1+$2)/2):7 ls 16 title '',\
'MADatNLO.HwU' index 164 using (($1+$2)/2):6 ls 16 title '',\
'MADatNLO.HwU' index 163 using (($1+$2)/2):7 ls 15 title '',\
'MADatNLO.HwU' index 163 using (($1+$2)/2):6 ls 15 title '',\
'MADatNLO.HwU' index 162 using (($1+$2)/2):7 ls 14 title '',\
'MADatNLO.HwU' index 162 using (($1+$2)/2):6 ls 14 title '',\
'MADatNLO.HwU' index 161 using (($1+$2)/2):7 ls 13 title '',\
'MADatNLO.HwU' index 161 using (($1+$2)/2):6 ls 13 title '',\
'MADatNLO.HwU' index 160 using (($1+$2)/2):7 ls 12 title '',\
'MADatNLO.HwU' index 160 using (($1+$2)/2):6 ls 12 title '',\
'MADatNLO.HwU' index 164 using (($1+$2)/2):5 ls 6 title '',\
'MADatNLO.HwU' index 164 using (($1+$2)/2):3:4 w yerrorbar ls 6 title '',\
'MADatNLO.HwU' index 164 using (($1+$2)/2):3 ls 6 title '',\
'MADatNLO.HwU' index 163 using (($1+$2)/2):5 ls 5 title '',\
'MADatNLO.HwU' index 163 using (($1+$2)/2):3:4 w yerrorbar ls 5 title '',\
'MADatNLO.HwU' index 163 using (($1+$2)/2):3 ls 5 title '',\
'MADatNLO.HwU' index 162 using (($1+$2)/2):5 ls 4 title '',\
'MADatNLO.HwU' index 162 using (($1+$2)/2):3:4 w yerrorbar ls 4 title '',\
'MADatNLO.HwU' index 162 using (($1+$2)/2):3 ls 4 title '',\
'MADatNLO.HwU' index 161 using (($1+$2)/2):5 ls 3 title '',\
'MADatNLO.HwU' index 161 using (($1+$2)/2):3:4 w yerrorbar ls 3 title '',\
'MADatNLO.HwU' index 161 using (($1+$2)/2):3 ls 3 title '',\
'MADatNLO.HwU' index 160 using (($1+$2)/2):5 ls 2 title '',\
'MADatNLO.HwU' index 160 using (($1+$2)/2):3:4 w yerrorbar ls 2 title '',\
'MADatNLO.HwU' index 160 using (($1+$2)/2):3 ls 2 title ''

unset label

################################################################################

################################################################################
### Rendering of the plot titled 'top rap'
################################################################################

set multiplot
set label "top rap" font ",13" at graph 0.04, graph 1.05
set xrange [-3.0000e+00:4.5000e+00]
set bmargin 0 
set tmargin 0
set xtics nomirror
set ytics nomirror
set mytics 10
set xtics auto
set key horizontal noreverse maxcols 1 width -4 
set label front 'MadGraph5\_aMC\@NLO' font "Courier,11" rotate by 90 at graph 1.02, graph 0.04

#-- rendering subhistograms 'NLO|#1 and LO|#1 results'

set format y '10^{%T}'
set yrange [8.2122e-10:1.5800e+01]
set origin 0.0000e+00, 5.0000e-01
set size 1.0000e+00, 4.0000e-01
set mytics 10
set ytics auto
set format x ''
set logscale y
set ylabel "{/Symbol s} per bin [pb]"

plot \
sqrt(-1) ls 16 title 'TOTR|#1, scale variation',\
sqrt(-1) ls 15 title 'NLOR|#1, scale variation',\
sqrt(-1) ls 14 title 'TOT|#1, scale variation',\
sqrt(-1) ls 13 title 'LOAA|#1, scale variation',\
sqrt(-1) ls 12 title 'LO|#1, scale variation',\
sqrt(-1) ls 11 title 'NLO|#1, scale variation',\
'MADatNLO.HwU' index 170 using (($1+$2)/2):($3 >= 0 ? sqrt(-1) : abs($3)):4 w yerrorbar ls 106 title '',\
'MADatNLO.HwU' index 170 using (($1+$2)/2):($3 >= 0 ? sqrt(-1) : abs($3)) ls 106 title '',\
'MADatNLO.HwU' index 170 using (($1+$2)/2):($3 < 0 ? sqrt(-1) : $3):4 w yerrorbar ls 6 title '',\
'MADatNLO.HwU' index 170 using (($1+$2)/2):($3 < 0 ? sqrt(-1) : $3) ls 6 title 'TOTR|#1, central value, dynamical\_scale\_choice=10',\
'MADatNLO.HwU' index 169 using (($1+$2)/2):($3 >= 0 ? sqrt(-1) : abs($3)):4 w yerrorbar ls 105 title '',\
'MADatNLO.HwU' index 169 using (($1+$2)/2):($3 >= 0 ? sqrt(-1) : abs($3)) ls 105 title '',\
'MADatNLO.HwU' index 169 using (($1+$2)/2):($3 < 0 ? sqrt(-1) : $3):4 w yerrorbar ls 5 title '',\
'MADatNLO.HwU' index 169 using (($1+$2)/2):($3 < 0 ? sqrt(-1) : $3) ls 5 title 'NLOR|#1, central value, dynamical\_scale\_choice=10',\
'MADatNLO.HwU' index 168 using (($1+$2)/2):($3 >= 0 ? sqrt(-1) : abs($3)):4 w yerrorbar ls 104 title '',\
'MADatNLO.HwU' index 168 using (($1+$2)/2):($3 >= 0 ? sqrt(-1) : abs($3)) ls 104 title '',\
'MADatNLO.HwU' index 168 using (($1+$2)/2):($3 < 0 ? sqrt(-1) : $3):4 w yerrorbar ls 4 title '',\
'MADatNLO.HwU' index 168 using (($1+$2)/2):($3 < 0 ? sqrt(-1) : $3) ls 4 title 'TOT|#1, central value, dynamical\_scale\_choice=10',\
'MADatNLO.HwU' index 167 using (($1+$2)/2):($3 >= 0 ? sqrt(-1) : abs($3)):4 w yerrorbar ls 103 title '',\
'MADatNLO.HwU' index 167 using (($1+$2)/2):($3 >= 0 ? sqrt(-1) : abs($3)) ls 103 title '',\
'MADatNLO.HwU' index 167 using (($1+$2)/2):($3 < 0 ? sqrt(-1) : $3):4 w yerrorbar ls 3 title '',\
'MADatNLO.HwU' index 167 using (($1+$2)/2):($3 < 0 ? sqrt(-1) : $3) ls 3 title 'LOAA|#1, central value, dynamical\_scale\_choice=10',\
'MADatNLO.HwU' index 166 using (($1+$2)/2):($3 >= 0 ? sqrt(-1) : abs($3)):4 w yerrorbar ls 102 title '',\
'MADatNLO.HwU' index 166 using (($1+$2)/2):($3 >= 0 ? sqrt(-1) : abs($3)) ls 102 title '',\
'MADatNLO.HwU' index 166 using (($1+$2)/2):($3 < 0 ? sqrt(-1) : $3):4 w yerrorbar ls 2 title '',\
'MADatNLO.HwU' index 166 using (($1+$2)/2):($3 < 0 ? sqrt(-1) : $3) ls 2 title 'LO|#1, central value, dynamical\_scale\_choice=10',\
'MADatNLO.HwU' index 165 using (($1+$2)/2):($3 >= 0 ? sqrt(-1) : abs($3)):4 w yerrorbar ls 101 title '',\
'MADatNLO.HwU' index 165 using (($1+$2)/2):($3 >= 0 ? sqrt(-1) : abs($3)) ls 101 title '',\
'MADatNLO.HwU' index 165 using (($1+$2)/2):($3 < 0 ? sqrt(-1) : $3):4 w yerrorbar ls 1 title '',\
'MADatNLO.HwU' index 165 using (($1+$2)/2):($3 < 0 ? sqrt(-1) : $3) ls 1 title 'NLO|#1, central value, dynamical\_scale\_choice=10'
#-- rendering subhistograms 'Relative scale and PDF uncertainty'
unset label
unset format
set yrange [-8.8551e-02:8.4072e-02]
set origin 0.0000e+00, 3.5000e-01
set size 1.0000e+00, 1.5000e-01
set mytics 2
set ytics auto
set format x ''
unset logscale y
set ylabel "NLO|#1 rel.unc."
set label "Relative uncertainties w.r.t. central values" font ",9" front at graph 0.03, graph 0.13
plot \
'MADatNLO.HwU' index 170 using (($1+$2)/2):(safe($7,$3,1.0)-1.0) ls 16 title '',\
'MADatNLO.HwU' index 170 using (($1+$2)/2):(safe($6,$3,1.0)-1.0) ls 16 title '',\
'MADatNLO.HwU' index 169 using (($1+$2)/2):(safe($7,$3,1.0)-1.0) ls 15 title '',\
'MADatNLO.HwU' index 169 using (($1+$2)/2):(safe($6,$3,1.0)-1.0) ls 15 title '',\
'MADatNLO.HwU' index 168 using (($1+$2)/2):(safe($7,$3,1.0)-1.0) ls 14 title '',\
'MADatNLO.HwU' index 168 using (($1+$2)/2):(safe($6,$3,1.0)-1.0) ls 14 title '',\
'MADatNLO.HwU' index 167 using (($1+$2)/2):(safe($7,$3,1.0)-1.0) ls 13 title '',\
'MADatNLO.HwU' index 167 using (($1+$2)/2):(safe($6,$3,1.0)-1.0) ls 13 title '',\
'MADatNLO.HwU' index 166 using (($1+$2)/2):(safe($7,$3,1.0)-1.0) ls 12 title '',\
'MADatNLO.HwU' index 166 using (($1+$2)/2):(safe($6,$3,1.0)-1.0) ls 12 title '',\
'MADatNLO.HwU' index 165 using (($1+$2)/2):(safe($7,$3,1.0)-1.0) ls 11 title '',\
'MADatNLO.HwU' index 165 using (($1+$2)/2):(safe($6,$3,1.0)-1.0) ls 11 title '',\
0.0 ls 999 title '',\
'MADatNLO.HwU' index 170 using (($1+$2)/2):(0.0):(safe($4,$3,0.0)) w yerrorbar ls 6 title '',\
'MADatNLO.HwU' index 170 using (($1+$2)/2):(safe($5,$3,1.0)-1.0) ls 6 title '',\
'MADatNLO.HwU' index 169 using (($1+$2)/2):(0.0):(safe($4,$3,0.0)) w yerrorbar ls 5 title '',\
'MADatNLO.HwU' index 169 using (($1+$2)/2):(safe($5,$3,1.0)-1.0) ls 5 title '',\
'MADatNLO.HwU' index 168 using (($1+$2)/2):(0.0):(safe($4,$3,0.0)) w yerrorbar ls 4 title '',\
'MADatNLO.HwU' index 168 using (($1+$2)/2):(safe($5,$3,1.0)-1.0) ls 4 title '',\
'MADatNLO.HwU' index 167 using (($1+$2)/2):(0.0):(safe($4,$3,0.0)) w yerrorbar ls 3 title '',\
'MADatNLO.HwU' index 167 using (($1+$2)/2):(safe($5,$3,1.0)-1.0) ls 3 title '',\
'MADatNLO.HwU' index 166 using (($1+$2)/2):(0.0):(safe($4,$3,0.0)) w yerrorbar ls 2 title '',\
'MADatNLO.HwU' index 166 using (($1+$2)/2):(safe($5,$3,1.0)-1.0) ls 2 title '',\
'MADatNLO.HwU' index 165 using (($1+$2)/2):(0.0):(safe($4,$3,0.0)) w yerrorbar ls 1 title '',\
'MADatNLO.HwU' index 165 using (($1+$2)/2):(safe($5,$3,1.0)-1.0) ls 1 title ''
#-- rendering subhistograms '(LO|#1LOAA|#1TOT|#1NLOR|#1TOTR|#1)/(NLO|#1 central value) ratio'
unset label
unset format
set yrange [-8.8851e+01:2.5994e+01]
set origin 0.0000e+00, 2.0000e-01
set size 1.0000e+00, 1.5000e-01
set mytics 2
set ytics auto
set format x
unset logscale y
set ylabel "ratio w.r.t. NLO|#1"
set label "(LO|#1LOAA|#1TOT|#1NLOR|#1TOTR|#1)/(NLO|#1 central value)" font ",9" at graph 0.03, graph 0.13
plot \
1.0 ls 999 title '',\
'MADatNLO.HwU' index 175 using (($1+$2)/2):7 ls 16 title '',\
'MADatNLO.HwU' index 175 using (($1+$2)/2):6 ls 16 title '',\
'MADatNLO.HwU' index 174 using (($1+$2)/2):7 ls 15 title '',\
'MADatNLO.HwU' index 174 using (($1+$2)/2):6 ls 15 title '',\
'MADatNLO.HwU' index 173 using (($1+$2)/2):7 ls 14 title '',\
'MADatNLO.HwU' index 173 using (($1+$2)/2):6 ls 14 title '',\
'MADatNLO.HwU' index 172 using (($1+$2)/2):7 ls 13 title '',\
'MADatNLO.HwU' index 172 using (($1+$2)/2):6 ls 13 title '',\
'MADatNLO.HwU' index 171 using (($1+$2)/2):7 ls 12 title '',\
'MADatNLO.HwU' index 171 using (($1+$2)/2):6 ls 12 title '',\
'MADatNLO.HwU' index 175 using (($1+$2)/2):5 ls 6 title '',\
'MADatNLO.HwU' index 175 using (($1+$2)/2):3:4 w yerrorbar ls 6 title '',\
'MADatNLO.HwU' index 175 using (($1+$2)/2):3 ls 6 title '',\
'MADatNLO.HwU' index 174 using (($1+$2)/2):5 ls 5 title '',\
'MADatNLO.HwU' index 174 using (($1+$2)/2):3:4 w yerrorbar ls 5 title '',\
'MADatNLO.HwU' index 174 using (($1+$2)/2):3 ls 5 title '',\
'MADatNLO.HwU' index 173 using (($1+$2)/2):5 ls 4 title '',\
'MADatNLO.HwU' index 173 using (($1+$2)/2):3:4 w yerrorbar ls 4 title '',\
'MADatNLO.HwU' index 173 using (($1+$2)/2):3 ls 4 title '',\
'MADatNLO.HwU' index 172 using (($1+$2)/2):5 ls 3 title '',\
'MADatNLO.HwU' index 172 using (($1+$2)/2):3:4 w yerrorbar ls 3 title '',\
'MADatNLO.HwU' index 172 using (($1+$2)/2):3 ls 3 title '',\
'MADatNLO.HwU' index 171 using (($1+$2)/2):5 ls 2 title '',\
'MADatNLO.HwU' index 171 using (($1+$2)/2):3:4 w yerrorbar ls 2 title '',\
'MADatNLO.HwU' index 171 using (($1+$2)/2):3 ls 2 title ''

unset label

################################################################################

################################################################################
### Rendering of the plot titled 'atop rap'
################################################################################

set multiplot
set label "atop rap" font ",13" at graph 0.04, graph 1.05
set xrange [-4.5000e+00:3.0000e+00]
set bmargin 0 
set tmargin 0
set xtics nomirror
set ytics nomirror
set mytics 10
set xtics auto
set key horizontal noreverse maxcols 1 width -4 
set label front 'MadGraph5\_aMC\@NLO' font "Courier,11" rotate by 90 at graph 1.02, graph 0.04

#-- rendering subhistograms 'NLO|#1 and LO|#1 results'

set format y '10^{%T}'
set yrange [1.0976e-09:1.5794e+01]
set origin 0.0000e+00, 5.0000e-01
set size 1.0000e+00, 4.0000e-01
set mytics 10
set ytics auto
set format x ''
set logscale y
set ylabel "{/Symbol s} per bin [pb]"

plot \
sqrt(-1) ls 16 title 'TOTR|#1, scale variation',\
sqrt(-1) ls 15 title 'NLOR|#1, scale variation',\
sqrt(-1) ls 14 title 'TOT|#1, scale variation',\
sqrt(-1) ls 13 title 'LOAA|#1, scale variation',\
sqrt(-1) ls 12 title 'LO|#1, scale variation',\
sqrt(-1) ls 11 title 'NLO|#1, scale variation',\
'MADatNLO.HwU' index 181 using (($1+$2)/2):($3 >= 0 ? sqrt(-1) : abs($3)):4 w yerrorbar ls 106 title '',\
'MADatNLO.HwU' index 181 using (($1+$2)/2):($3 >= 0 ? sqrt(-1) : abs($3)) ls 106 title '',\
'MADatNLO.HwU' index 181 using (($1+$2)/2):($3 < 0 ? sqrt(-1) : $3):4 w yerrorbar ls 6 title '',\
'MADatNLO.HwU' index 181 using (($1+$2)/2):($3 < 0 ? sqrt(-1) : $3) ls 6 title 'TOTR|#1, central value, dynamical\_scale\_choice=10',\
'MADatNLO.HwU' index 180 using (($1+$2)/2):($3 >= 0 ? sqrt(-1) : abs($3)):4 w yerrorbar ls 105 title '',\
'MADatNLO.HwU' index 180 using (($1+$2)/2):($3 >= 0 ? sqrt(-1) : abs($3)) ls 105 title '',\
'MADatNLO.HwU' index 180 using (($1+$2)/2):($3 < 0 ? sqrt(-1) : $3):4 w yerrorbar ls 5 title '',\
'MADatNLO.HwU' index 180 using (($1+$2)/2):($3 < 0 ? sqrt(-1) : $3) ls 5 title 'NLOR|#1, central value, dynamical\_scale\_choice=10',\
'MADatNLO.HwU' index 179 using (($1+$2)/2):($3 >= 0 ? sqrt(-1) : abs($3)):4 w yerrorbar ls 104 title '',\
'MADatNLO.HwU' index 179 using (($1+$2)/2):($3 >= 0 ? sqrt(-1) : abs($3)) ls 104 title '',\
'MADatNLO.HwU' index 179 using (($1+$2)/2):($3 < 0 ? sqrt(-1) : $3):4 w yerrorbar ls 4 title '',\
'MADatNLO.HwU' index 179 using (($1+$2)/2):($3 < 0 ? sqrt(-1) : $3) ls 4 title 'TOT|#1, central value, dynamical\_scale\_choice=10',\
'MADatNLO.HwU' index 178 using (($1+$2)/2):($3 >= 0 ? sqrt(-1) : abs($3)):4 w yerrorbar ls 103 title '',\
'MADatNLO.HwU' index 178 using (($1+$2)/2):($3 >= 0 ? sqrt(-1) : abs($3)) ls 103 title '',\
'MADatNLO.HwU' index 178 using (($1+$2)/2):($3 < 0 ? sqrt(-1) : $3):4 w yerrorbar ls 3 title '',\
'MADatNLO.HwU' index 178 using (($1+$2)/2):($3 < 0 ? sqrt(-1) : $3) ls 3 title 'LOAA|#1, central value, dynamical\_scale\_choice=10',\
'MADatNLO.HwU' index 177 using (($1+$2)/2):($3 >= 0 ? sqrt(-1) : abs($3)):4 w yerrorbar ls 102 title '',\
'MADatNLO.HwU' index 177 using (($1+$2)/2):($3 >= 0 ? sqrt(-1) : abs($3)) ls 102 title '',\
'MADatNLO.HwU' index 177 using (($1+$2)/2):($3 < 0 ? sqrt(-1) : $3):4 w yerrorbar ls 2 title '',\
'MADatNLO.HwU' index 177 using (($1+$2)/2):($3 < 0 ? sqrt(-1) : $3) ls 2 title 'LO|#1, central value, dynamical\_scale\_choice=10',\
'MADatNLO.HwU' index 176 using (($1+$2)/2):($3 >= 0 ? sqrt(-1) : abs($3)):4 w yerrorbar ls 101 title '',\
'MADatNLO.HwU' index 176 using (($1+$2)/2):($3 >= 0 ? sqrt(-1) : abs($3)) ls 101 title '',\
'MADatNLO.HwU' index 176 using (($1+$2)/2):($3 < 0 ? sqrt(-1) : $3):4 w yerrorbar ls 1 title '',\
'MADatNLO.HwU' index 176 using (($1+$2)/2):($3 < 0 ? sqrt(-1) : $3) ls 1 title 'NLO|#1, central value, dynamical\_scale\_choice=10'
#-- rendering subhistograms 'Relative scale and PDF uncertainty'
unset label
unset format
set yrange [-8.5281e-02:8.1564e-02]
set origin 0.0000e+00, 3.5000e-01
set size 1.0000e+00, 1.5000e-01
set mytics 2
set ytics auto
set format x ''
unset logscale y
set ylabel "NLO|#1 rel.unc."
set label "Relative uncertainties w.r.t. central values" font ",9" front at graph 0.03, graph 0.13
plot \
'MADatNLO.HwU' index 181 using (($1+$2)/2):(safe($7,$3,1.0)-1.0) ls 16 title '',\
'MADatNLO.HwU' index 181 using (($1+$2)/2):(safe($6,$3,1.0)-1.0) ls 16 title '',\
'MADatNLO.HwU' index 180 using (($1+$2)/2):(safe($7,$3,1.0)-1.0) ls 15 title '',\
'MADatNLO.HwU' index 180 using (($1+$2)/2):(safe($6,$3,1.0)-1.0) ls 15 title '',\
'MADatNLO.HwU' index 179 using (($1+$2)/2):(safe($7,$3,1.0)-1.0) ls 14 title '',\
'MADatNLO.HwU' index 179 using (($1+$2)/2):(safe($6,$3,1.0)-1.0) ls 14 title '',\
'MADatNLO.HwU' index 178 using (($1+$2)/2):(safe($7,$3,1.0)-1.0) ls 13 title '',\
'MADatNLO.HwU' index 178 using (($1+$2)/2):(safe($6,$3,1.0)-1.0) ls 13 title '',\
'MADatNLO.HwU' index 177 using (($1+$2)/2):(safe($7,$3,1.0)-1.0) ls 12 title '',\
'MADatNLO.HwU' index 177 using (($1+$2)/2):(safe($6,$3,1.0)-1.0) ls 12 title '',\
'MADatNLO.HwU' index 176 using (($1+$2)/2):(safe($7,$3,1.0)-1.0) ls 11 title '',\
'MADatNLO.HwU' index 176 using (($1+$2)/2):(safe($6,$3,1.0)-1.0) ls 11 title '',\
0.0 ls 999 title '',\
'MADatNLO.HwU' index 181 using (($1+$2)/2):(0.0):(safe($4,$3,0.0)) w yerrorbar ls 6 title '',\
'MADatNLO.HwU' index 181 using (($1+$2)/2):(safe($5,$3,1.0)-1.0) ls 6 title '',\
'MADatNLO.HwU' index 180 using (($1+$2)/2):(0.0):(safe($4,$3,0.0)) w yerrorbar ls 5 title '',\
'MADatNLO.HwU' index 180 using (($1+$2)/2):(safe($5,$3,1.0)-1.0) ls 5 title '',\
'MADatNLO.HwU' index 179 using (($1+$2)/2):(0.0):(safe($4,$3,0.0)) w yerrorbar ls 4 title '',\
'MADatNLO.HwU' index 179 using (($1+$2)/2):(safe($5,$3,1.0)-1.0) ls 4 title '',\
'MADatNLO.HwU' index 178 using (($1+$2)/2):(0.0):(safe($4,$3,0.0)) w yerrorbar ls 3 title '',\
'MADatNLO.HwU' index 178 using (($1+$2)/2):(safe($5,$3,1.0)-1.0) ls 3 title '',\
'MADatNLO.HwU' index 177 using (($1+$2)/2):(0.0):(safe($4,$3,0.0)) w yerrorbar ls 2 title '',\
'MADatNLO.HwU' index 177 using (($1+$2)/2):(safe($5,$3,1.0)-1.0) ls 2 title '',\
'MADatNLO.HwU' index 176 using (($1+$2)/2):(0.0):(safe($4,$3,0.0)) w yerrorbar ls 1 title '',\
'MADatNLO.HwU' index 176 using (($1+$2)/2):(safe($5,$3,1.0)-1.0) ls 1 title ''
#-- rendering subhistograms '(LO|#1LOAA|#1TOT|#1NLOR|#1TOTR|#1)/(NLO|#1 central value) ratio'
unset label
unset format
set yrange [-9.0507e+01:2.3148e+01]
set origin 0.0000e+00, 2.0000e-01
set size 1.0000e+00, 1.5000e-01
set mytics 2
set ytics auto
set format x
unset logscale y
set ylabel "ratio w.r.t. NLO|#1"
set label "(LO|#1LOAA|#1TOT|#1NLOR|#1TOTR|#1)/(NLO|#1 central value)" font ",9" at graph 0.03, graph 0.13
plot \
1.0 ls 999 title '',\
'MADatNLO.HwU' index 186 using (($1+$2)/2):7 ls 16 title '',\
'MADatNLO.HwU' index 186 using (($1+$2)/2):6 ls 16 title '',\
'MADatNLO.HwU' index 185 using (($1+$2)/2):7 ls 15 title '',\
'MADatNLO.HwU' index 185 using (($1+$2)/2):6 ls 15 title '',\
'MADatNLO.HwU' index 184 using (($1+$2)/2):7 ls 14 title '',\
'MADatNLO.HwU' index 184 using (($1+$2)/2):6 ls 14 title '',\
'MADatNLO.HwU' index 183 using (($1+$2)/2):7 ls 13 title '',\
'MADatNLO.HwU' index 183 using (($1+$2)/2):6 ls 13 title '',\
'MADatNLO.HwU' index 182 using (($1+$2)/2):7 ls 12 title '',\
'MADatNLO.HwU' index 182 using (($1+$2)/2):6 ls 12 title '',\
'MADatNLO.HwU' index 186 using (($1+$2)/2):5 ls 6 title '',\
'MADatNLO.HwU' index 186 using (($1+$2)/2):3:4 w yerrorbar ls 6 title '',\
'MADatNLO.HwU' index 186 using (($1+$2)/2):3 ls 6 title '',\
'MADatNLO.HwU' index 185 using (($1+$2)/2):5 ls 5 title '',\
'MADatNLO.HwU' index 185 using (($1+$2)/2):3:4 w yerrorbar ls 5 title '',\
'MADatNLO.HwU' index 185 using (($1+$2)/2):3 ls 5 title '',\
'MADatNLO.HwU' index 184 using (($1+$2)/2):5 ls 4 title '',\
'MADatNLO.HwU' index 184 using (($1+$2)/2):3:4 w yerrorbar ls 4 title '',\
'MADatNLO.HwU' index 184 using (($1+$2)/2):3 ls 4 title '',\
'MADatNLO.HwU' index 183 using (($1+$2)/2):5 ls 3 title '',\
'MADatNLO.HwU' index 183 using (($1+$2)/2):3:4 w yerrorbar ls 3 title '',\
'MADatNLO.HwU' index 183 using (($1+$2)/2):3 ls 3 title '',\
'MADatNLO.HwU' index 182 using (($1+$2)/2):5 ls 2 title '',\
'MADatNLO.HwU' index 182 using (($1+$2)/2):3:4 w yerrorbar ls 2 title '',\
'MADatNLO.HwU' index 182 using (($1+$2)/2):3 ls 2 title ''

unset label

################################################################################

################################################################################
### Rendering of the plot titled 'mup rap'
################################################################################

set multiplot
set label "mup rap" font ",13" at graph 0.04, graph 1.05
set xrange [-8.5000e+00:9.5000e+00]
set bmargin 0 
set tmargin 0
set xtics nomirror
set ytics nomirror
set mytics 10
set xtics auto
set key horizontal noreverse maxcols 1 width -4 
set label front 'MadGraph5\_aMC\@NLO' font "Courier,11" rotate by 90 at graph 1.02, graph 0.04

#-- rendering subhistograms 'NLO|#1 and LO|#1 results'

set format y '10^{%T}'
set yrange [1.1065e-09:2.3452e-01]
set origin 0.0000e+00, 5.0000e-01
set size 1.0000e+00, 4.0000e-01
set mytics 10
set ytics auto
set format x ''
set logscale y
set ylabel "{/Symbol s} per bin [pb]"

plot \
sqrt(-1) ls 16 title 'TOTR|#1, scale variation',\
sqrt(-1) ls 15 title 'NLOR|#1, scale variation',\
sqrt(-1) ls 14 title 'TOT|#1, scale variation',\
sqrt(-1) ls 13 title 'LOAA|#1, scale variation',\
sqrt(-1) ls 12 title 'LO|#1, scale variation',\
sqrt(-1) ls 11 title 'NLO|#1, scale variation',\
'MADatNLO.HwU' index 192 using (($1+$2)/2):($3 >= 0 ? sqrt(-1) : abs($3)):4 w yerrorbar ls 106 title '',\
'MADatNLO.HwU' index 192 using (($1+$2)/2):($3 >= 0 ? sqrt(-1) : abs($3)) ls 106 title '',\
'MADatNLO.HwU' index 192 using (($1+$2)/2):($3 < 0 ? sqrt(-1) : $3):4 w yerrorbar ls 6 title '',\
'MADatNLO.HwU' index 192 using (($1+$2)/2):($3 < 0 ? sqrt(-1) : $3) ls 6 title 'TOTR|#1, central value, dynamical\_scale\_choice=10',\
'MADatNLO.HwU' index 191 using (($1+$2)/2):($3 >= 0 ? sqrt(-1) : abs($3)):4 w yerrorbar ls 105 title '',\
'MADatNLO.HwU' index 191 using (($1+$2)/2):($3 >= 0 ? sqrt(-1) : abs($3)) ls 105 title '',\
'MADatNLO.HwU' index 191 using (($1+$2)/2):($3 < 0 ? sqrt(-1) : $3):4 w yerrorbar ls 5 title '',\
'MADatNLO.HwU' index 191 using (($1+$2)/2):($3 < 0 ? sqrt(-1) : $3) ls 5 title 'NLOR|#1, central value, dynamical\_scale\_choice=10',\
'MADatNLO.HwU' index 190 using (($1+$2)/2):($3 >= 0 ? sqrt(-1) : abs($3)):4 w yerrorbar ls 104 title '',\
'MADatNLO.HwU' index 190 using (($1+$2)/2):($3 >= 0 ? sqrt(-1) : abs($3)) ls 104 title '',\
'MADatNLO.HwU' index 190 using (($1+$2)/2):($3 < 0 ? sqrt(-1) : $3):4 w yerrorbar ls 4 title '',\
'MADatNLO.HwU' index 190 using (($1+$2)/2):($3 < 0 ? sqrt(-1) : $3) ls 4 title 'TOT|#1, central value, dynamical\_scale\_choice=10',\
'MADatNLO.HwU' index 189 using (($1+$2)/2):($3 >= 0 ? sqrt(-1) : abs($3)):4 w yerrorbar ls 103 title '',\
'MADatNLO.HwU' index 189 using (($1+$2)/2):($3 >= 0 ? sqrt(-1) : abs($3)) ls 103 title '',\
'MADatNLO.HwU' index 189 using (($1+$2)/2):($3 < 0 ? sqrt(-1) : $3):4 w yerrorbar ls 3 title '',\
'MADatNLO.HwU' index 189 using (($1+$2)/2):($3 < 0 ? sqrt(-1) : $3) ls 3 title 'LOAA|#1, central value, dynamical\_scale\_choice=10',\
'MADatNLO.HwU' index 188 using (($1+$2)/2):($3 >= 0 ? sqrt(-1) : abs($3)):4 w yerrorbar ls 102 title '',\
'MADatNLO.HwU' index 188 using (($1+$2)/2):($3 >= 0 ? sqrt(-1) : abs($3)) ls 102 title '',\
'MADatNLO.HwU' index 188 using (($1+$2)/2):($3 < 0 ? sqrt(-1) : $3):4 w yerrorbar ls 2 title '',\
'MADatNLO.HwU' index 188 using (($1+$2)/2):($3 < 0 ? sqrt(-1) : $3) ls 2 title 'LO|#1, central value, dynamical\_scale\_choice=10',\
'MADatNLO.HwU' index 187 using (($1+$2)/2):($3 >= 0 ? sqrt(-1) : abs($3)):4 w yerrorbar ls 101 title '',\
'MADatNLO.HwU' index 187 using (($1+$2)/2):($3 >= 0 ? sqrt(-1) : abs($3)) ls 101 title '',\
'MADatNLO.HwU' index 187 using (($1+$2)/2):($3 < 0 ? sqrt(-1) : $3):4 w yerrorbar ls 1 title '',\
'MADatNLO.HwU' index 187 using (($1+$2)/2):($3 < 0 ? sqrt(-1) : $3) ls 1 title 'NLO|#1, central value, dynamical\_scale\_choice=10'
#-- rendering subhistograms 'Relative scale and PDF uncertainty'
unset label
unset format
set yrange [-1.8808e-01:1.8176e-01]
set origin 0.0000e+00, 3.5000e-01
set size 1.0000e+00, 1.5000e-01
set mytics 2
set ytics auto
set format x ''
unset logscale y
set ylabel "NLO|#1 rel.unc."
set label "Relative uncertainties w.r.t. central values" font ",9" front at graph 0.03, graph 0.13
plot \
'MADatNLO.HwU' index 192 using (($1+$2)/2):(safe($7,$3,1.0)-1.0) ls 16 title '',\
'MADatNLO.HwU' index 192 using (($1+$2)/2):(safe($6,$3,1.0)-1.0) ls 16 title '',\
'MADatNLO.HwU' index 191 using (($1+$2)/2):(safe($7,$3,1.0)-1.0) ls 15 title '',\
'MADatNLO.HwU' index 191 using (($1+$2)/2):(safe($6,$3,1.0)-1.0) ls 15 title '',\
'MADatNLO.HwU' index 190 using (($1+$2)/2):(safe($7,$3,1.0)-1.0) ls 14 title '',\
'MADatNLO.HwU' index 190 using (($1+$2)/2):(safe($6,$3,1.0)-1.0) ls 14 title '',\
'MADatNLO.HwU' index 189 using (($1+$2)/2):(safe($7,$3,1.0)-1.0) ls 13 title '',\
'MADatNLO.HwU' index 189 using (($1+$2)/2):(safe($6,$3,1.0)-1.0) ls 13 title '',\
'MADatNLO.HwU' index 188 using (($1+$2)/2):(safe($7,$3,1.0)-1.0) ls 12 title '',\
'MADatNLO.HwU' index 188 using (($1+$2)/2):(safe($6,$3,1.0)-1.0) ls 12 title '',\
'MADatNLO.HwU' index 187 using (($1+$2)/2):(safe($7,$3,1.0)-1.0) ls 11 title '',\
'MADatNLO.HwU' index 187 using (($1+$2)/2):(safe($6,$3,1.0)-1.0) ls 11 title '',\
0.0 ls 999 title '',\
'MADatNLO.HwU' index 192 using (($1+$2)/2):(0.0):(safe($4,$3,0.0)) w yerrorbar ls 6 title '',\
'MADatNLO.HwU' index 192 using (($1+$2)/2):(safe($5,$3,1.0)-1.0) ls 6 title '',\
'MADatNLO.HwU' index 191 using (($1+$2)/2):(0.0):(safe($4,$3,0.0)) w yerrorbar ls 5 title '',\
'MADatNLO.HwU' index 191 using (($1+$2)/2):(safe($5,$3,1.0)-1.0) ls 5 title '',\
'MADatNLO.HwU' index 190 using (($1+$2)/2):(0.0):(safe($4,$3,0.0)) w yerrorbar ls 4 title '',\
'MADatNLO.HwU' index 190 using (($1+$2)/2):(safe($5,$3,1.0)-1.0) ls 4 title '',\
'MADatNLO.HwU' index 189 using (($1+$2)/2):(0.0):(safe($4,$3,0.0)) w yerrorbar ls 3 title '',\
'MADatNLO.HwU' index 189 using (($1+$2)/2):(safe($5,$3,1.0)-1.0) ls 3 title '',\
'MADatNLO.HwU' index 188 using (($1+$2)/2):(0.0):(safe($4,$3,0.0)) w yerrorbar ls 2 title '',\
'MADatNLO.HwU' index 188 using (($1+$2)/2):(safe($5,$3,1.0)-1.0) ls 2 title '',\
'MADatNLO.HwU' index 187 using (($1+$2)/2):(0.0):(safe($4,$3,0.0)) w yerrorbar ls 1 title '',\
'MADatNLO.HwU' index 187 using (($1+$2)/2):(safe($5,$3,1.0)-1.0) ls 1 title ''
#-- rendering subhistograms '(LO|#1LOAA|#1TOT|#1NLOR|#1TOTR|#1)/(NLO|#1 central value) ratio'
unset label
unset format
set yrange [-2.0860e-01:2.1433e+00]
set origin 0.0000e+00, 2.0000e-01
set size 1.0000e+00, 1.5000e-01
set mytics 2
set ytics auto
set format x
unset logscale y
set ylabel "ratio w.r.t. NLO|#1"
set label "(LO|#1LOAA|#1TOT|#1NLOR|#1TOTR|#1)/(NLO|#1 central value)" font ",9" at graph 0.03, graph 0.13
plot \
1.0 ls 999 title '',\
'MADatNLO.HwU' index 197 using (($1+$2)/2):7 ls 16 title '',\
'MADatNLO.HwU' index 197 using (($1+$2)/2):6 ls 16 title '',\
'MADatNLO.HwU' index 196 using (($1+$2)/2):7 ls 15 title '',\
'MADatNLO.HwU' index 196 using (($1+$2)/2):6 ls 15 title '',\
'MADatNLO.HwU' index 195 using (($1+$2)/2):7 ls 14 title '',\
'MADatNLO.HwU' index 195 using (($1+$2)/2):6 ls 14 title '',\
'MADatNLO.HwU' index 194 using (($1+$2)/2):7 ls 13 title '',\
'MADatNLO.HwU' index 194 using (($1+$2)/2):6 ls 13 title '',\
'MADatNLO.HwU' index 193 using (($1+$2)/2):7 ls 12 title '',\
'MADatNLO.HwU' index 193 using (($1+$2)/2):6 ls 12 title '',\
'MADatNLO.HwU' index 197 using (($1+$2)/2):5 ls 6 title '',\
'MADatNLO.HwU' index 197 using (($1+$2)/2):3:4 w yerrorbar ls 6 title '',\
'MADatNLO.HwU' index 197 using (($1+$2)/2):3 ls 6 title '',\
'MADatNLO.HwU' index 196 using (($1+$2)/2):5 ls 5 title '',\
'MADatNLO.HwU' index 196 using (($1+$2)/2):3:4 w yerrorbar ls 5 title '',\
'MADatNLO.HwU' index 196 using (($1+$2)/2):3 ls 5 title '',\
'MADatNLO.HwU' index 195 using (($1+$2)/2):5 ls 4 title '',\
'MADatNLO.HwU' index 195 using (($1+$2)/2):3:4 w yerrorbar ls 4 title '',\
'MADatNLO.HwU' index 195 using (($1+$2)/2):3 ls 4 title '',\
'MADatNLO.HwU' index 194 using (($1+$2)/2):5 ls 3 title '',\
'MADatNLO.HwU' index 194 using (($1+$2)/2):3:4 w yerrorbar ls 3 title '',\
'MADatNLO.HwU' index 194 using (($1+$2)/2):3 ls 3 title '',\
'MADatNLO.HwU' index 193 using (($1+$2)/2):5 ls 2 title '',\
'MADatNLO.HwU' index 193 using (($1+$2)/2):3:4 w yerrorbar ls 2 title '',\
'MADatNLO.HwU' index 193 using (($1+$2)/2):3 ls 2 title ''

unset label

################################################################################

################################################################################
### Rendering of the plot titled 'mum rap'
################################################################################

set multiplot
set label "mum rap" font ",13" at graph 0.04, graph 1.05
set xrange [-9.5000e+00:9.0000e+00]
set bmargin 0 
set tmargin 0
set xtics nomirror
set ytics nomirror
set mytics 10
set xtics auto
set key horizontal noreverse maxcols 1 width -4 
set label front 'MadGraph5\_aMC\@NLO' font "Courier,11" rotate by 90 at graph 1.02, graph 0.04

#-- rendering subhistograms 'NLO|#1 and LO|#1 results'

set format y '10^{%T}'
set yrange [2.1994e-11:2.3761e-01]
set origin 0.0000e+00, 5.0000e-01
set size 1.0000e+00, 4.0000e-01
set mytics 10
set ytics auto
set format x ''
set logscale y
set ylabel "{/Symbol s} per bin [pb]"

plot \
sqrt(-1) ls 16 title 'TOTR|#1, scale variation',\
sqrt(-1) ls 15 title 'NLOR|#1, scale variation',\
sqrt(-1) ls 14 title 'TOT|#1, scale variation',\
sqrt(-1) ls 13 title 'LOAA|#1, scale variation',\
sqrt(-1) ls 12 title 'LO|#1, scale variation',\
sqrt(-1) ls 11 title 'NLO|#1, scale variation',\
'MADatNLO.HwU' index 203 using (($1+$2)/2):($3 >= 0 ? sqrt(-1) : abs($3)):4 w yerrorbar ls 106 title '',\
'MADatNLO.HwU' index 203 using (($1+$2)/2):($3 >= 0 ? sqrt(-1) : abs($3)) ls 106 title '',\
'MADatNLO.HwU' index 203 using (($1+$2)/2):($3 < 0 ? sqrt(-1) : $3):4 w yerrorbar ls 6 title '',\
'MADatNLO.HwU' index 203 using (($1+$2)/2):($3 < 0 ? sqrt(-1) : $3) ls 6 title 'TOTR|#1, central value, dynamical\_scale\_choice=10',\
'MADatNLO.HwU' index 202 using (($1+$2)/2):($3 >= 0 ? sqrt(-1) : abs($3)):4 w yerrorbar ls 105 title '',\
'MADatNLO.HwU' index 202 using (($1+$2)/2):($3 >= 0 ? sqrt(-1) : abs($3)) ls 105 title '',\
'MADatNLO.HwU' index 202 using (($1+$2)/2):($3 < 0 ? sqrt(-1) : $3):4 w yerrorbar ls 5 title '',\
'MADatNLO.HwU' index 202 using (($1+$2)/2):($3 < 0 ? sqrt(-1) : $3) ls 5 title 'NLOR|#1, central value, dynamical\_scale\_choice=10',\
'MADatNLO.HwU' index 201 using (($1+$2)/2):($3 >= 0 ? sqrt(-1) : abs($3)):4 w yerrorbar ls 104 title '',\
'MADatNLO.HwU' index 201 using (($1+$2)/2):($3 >= 0 ? sqrt(-1) : abs($3)) ls 104 title '',\
'MADatNLO.HwU' index 201 using (($1+$2)/2):($3 < 0 ? sqrt(-1) : $3):4 w yerrorbar ls 4 title '',\
'MADatNLO.HwU' index 201 using (($1+$2)/2):($3 < 0 ? sqrt(-1) : $3) ls 4 title 'TOT|#1, central value, dynamical\_scale\_choice=10',\
'MADatNLO.HwU' index 200 using (($1+$2)/2):($3 >= 0 ? sqrt(-1) : abs($3)):4 w yerrorbar ls 103 title '',\
'MADatNLO.HwU' index 200 using (($1+$2)/2):($3 >= 0 ? sqrt(-1) : abs($3)) ls 103 title '',\
'MADatNLO.HwU' index 200 using (($1+$2)/2):($3 < 0 ? sqrt(-1) : $3):4 w yerrorbar ls 3 title '',\
'MADatNLO.HwU' index 200 using (($1+$2)/2):($3 < 0 ? sqrt(-1) : $3) ls 3 title 'LOAA|#1, central value, dynamical\_scale\_choice=10',\
'MADatNLO.HwU' index 199 using (($1+$2)/2):($3 >= 0 ? sqrt(-1) : abs($3)):4 w yerrorbar ls 102 title '',\
'MADatNLO.HwU' index 199 using (($1+$2)/2):($3 >= 0 ? sqrt(-1) : abs($3)) ls 102 title '',\
'MADatNLO.HwU' index 199 using (($1+$2)/2):($3 < 0 ? sqrt(-1) : $3):4 w yerrorbar ls 2 title '',\
'MADatNLO.HwU' index 199 using (($1+$2)/2):($3 < 0 ? sqrt(-1) : $3) ls 2 title 'LO|#1, central value, dynamical\_scale\_choice=10',\
'MADatNLO.HwU' index 198 using (($1+$2)/2):($3 >= 0 ? sqrt(-1) : abs($3)):4 w yerrorbar ls 101 title '',\
'MADatNLO.HwU' index 198 using (($1+$2)/2):($3 >= 0 ? sqrt(-1) : abs($3)) ls 101 title '',\
'MADatNLO.HwU' index 198 using (($1+$2)/2):($3 < 0 ? sqrt(-1) : $3):4 w yerrorbar ls 1 title '',\
'MADatNLO.HwU' index 198 using (($1+$2)/2):($3 < 0 ? sqrt(-1) : $3) ls 1 title 'NLO|#1, central value, dynamical\_scale\_choice=10'
#-- rendering subhistograms 'Relative scale and PDF uncertainty'
unset label
unset format
set yrange [-1.6412e-01:1.5940e-01]
set origin 0.0000e+00, 3.5000e-01
set size 1.0000e+00, 1.5000e-01
set mytics 2
set ytics auto
set format x ''
unset logscale y
set ylabel "NLO|#1 rel.unc."
set label "Relative uncertainties w.r.t. central values" font ",9" front at graph 0.03, graph 0.13
plot \
'MADatNLO.HwU' index 203 using (($1+$2)/2):(safe($7,$3,1.0)-1.0) ls 16 title '',\
'MADatNLO.HwU' index 203 using (($1+$2)/2):(safe($6,$3,1.0)-1.0) ls 16 title '',\
'MADatNLO.HwU' index 202 using (($1+$2)/2):(safe($7,$3,1.0)-1.0) ls 15 title '',\
'MADatNLO.HwU' index 202 using (($1+$2)/2):(safe($6,$3,1.0)-1.0) ls 15 title '',\
'MADatNLO.HwU' index 201 using (($1+$2)/2):(safe($7,$3,1.0)-1.0) ls 14 title '',\
'MADatNLO.HwU' index 201 using (($1+$2)/2):(safe($6,$3,1.0)-1.0) ls 14 title '',\
'MADatNLO.HwU' index 200 using (($1+$2)/2):(safe($7,$3,1.0)-1.0) ls 13 title '',\
'MADatNLO.HwU' index 200 using (($1+$2)/2):(safe($6,$3,1.0)-1.0) ls 13 title '',\
'MADatNLO.HwU' index 199 using (($1+$2)/2):(safe($7,$3,1.0)-1.0) ls 12 title '',\
'MADatNLO.HwU' index 199 using (($1+$2)/2):(safe($6,$3,1.0)-1.0) ls 12 title '',\
'MADatNLO.HwU' index 198 using (($1+$2)/2):(safe($7,$3,1.0)-1.0) ls 11 title '',\
'MADatNLO.HwU' index 198 using (($1+$2)/2):(safe($6,$3,1.0)-1.0) ls 11 title '',\
0.0 ls 999 title '',\
'MADatNLO.HwU' index 203 using (($1+$2)/2):(0.0):(safe($4,$3,0.0)) w yerrorbar ls 6 title '',\
'MADatNLO.HwU' index 203 using (($1+$2)/2):(safe($5,$3,1.0)-1.0) ls 6 title '',\
'MADatNLO.HwU' index 202 using (($1+$2)/2):(0.0):(safe($4,$3,0.0)) w yerrorbar ls 5 title '',\
'MADatNLO.HwU' index 202 using (($1+$2)/2):(safe($5,$3,1.0)-1.0) ls 5 title '',\
'MADatNLO.HwU' index 201 using (($1+$2)/2):(0.0):(safe($4,$3,0.0)) w yerrorbar ls 4 title '',\
'MADatNLO.HwU' index 201 using (($1+$2)/2):(safe($5,$3,1.0)-1.0) ls 4 title '',\
'MADatNLO.HwU' index 200 using (($1+$2)/2):(0.0):(safe($4,$3,0.0)) w yerrorbar ls 3 title '',\
'MADatNLO.HwU' index 200 using (($1+$2)/2):(safe($5,$3,1.0)-1.0) ls 3 title '',\
'MADatNLO.HwU' index 199 using (($1+$2)/2):(0.0):(safe($4,$3,0.0)) w yerrorbar ls 2 title '',\
'MADatNLO.HwU' index 199 using (($1+$2)/2):(safe($5,$3,1.0)-1.0) ls 2 title '',\
'MADatNLO.HwU' index 198 using (($1+$2)/2):(0.0):(safe($4,$3,0.0)) w yerrorbar ls 1 title '',\
'MADatNLO.HwU' index 198 using (($1+$2)/2):(safe($5,$3,1.0)-1.0) ls 1 title ''
#-- rendering subhistograms '(LO|#1LOAA|#1TOT|#1NLOR|#1TOTR|#1)/(NLO|#1 central value) ratio'
unset label
unset format
set yrange [-7.2709e-02:2.0147e+00]
set origin 0.0000e+00, 2.0000e-01
set size 1.0000e+00, 1.5000e-01
set mytics 2
set ytics auto
set format x
unset logscale y
set ylabel "ratio w.r.t. NLO|#1"
set label "(LO|#1LOAA|#1TOT|#1NLOR|#1TOTR|#1)/(NLO|#1 central value)" font ",9" at graph 0.03, graph 0.13
plot \
1.0 ls 999 title '',\
'MADatNLO.HwU' index 208 using (($1+$2)/2):7 ls 16 title '',\
'MADatNLO.HwU' index 208 using (($1+$2)/2):6 ls 16 title '',\
'MADatNLO.HwU' index 207 using (($1+$2)/2):7 ls 15 title '',\
'MADatNLO.HwU' index 207 using (($1+$2)/2):6 ls 15 title '',\
'MADatNLO.HwU' index 206 using (($1+$2)/2):7 ls 14 title '',\
'MADatNLO.HwU' index 206 using (($1+$2)/2):6 ls 14 title '',\
'MADatNLO.HwU' index 205 using (($1+$2)/2):7 ls 13 title '',\
'MADatNLO.HwU' index 205 using (($1+$2)/2):6 ls 13 title '',\
'MADatNLO.HwU' index 204 using (($1+$2)/2):7 ls 12 title '',\
'MADatNLO.HwU' index 204 using (($1+$2)/2):6 ls 12 title '',\
'MADatNLO.HwU' index 208 using (($1+$2)/2):5 ls 6 title '',\
'MADatNLO.HwU' index 208 using (($1+$2)/2):3:4 w yerrorbar ls 6 title '',\
'MADatNLO.HwU' index 208 using (($1+$2)/2):3 ls 6 title '',\
'MADatNLO.HwU' index 207 using (($1+$2)/2):5 ls 5 title '',\
'MADatNLO.HwU' index 207 using (($1+$2)/2):3:4 w yerrorbar ls 5 title '',\
'MADatNLO.HwU' index 207 using (($1+$2)/2):3 ls 5 title '',\
'MADatNLO.HwU' index 206 using (($1+$2)/2):5 ls 4 title '',\
'MADatNLO.HwU' index 206 using (($1+$2)/2):3:4 w yerrorbar ls 4 title '',\
'MADatNLO.HwU' index 206 using (($1+$2)/2):3 ls 4 title '',\
'MADatNLO.HwU' index 205 using (($1+$2)/2):5 ls 3 title '',\
'MADatNLO.HwU' index 205 using (($1+$2)/2):3:4 w yerrorbar ls 3 title '',\
'MADatNLO.HwU' index 205 using (($1+$2)/2):3 ls 3 title '',\
'MADatNLO.HwU' index 204 using (($1+$2)/2):5 ls 2 title '',\
'MADatNLO.HwU' index 204 using (($1+$2)/2):3:4 w yerrorbar ls 2 title '',\
'MADatNLO.HwU' index 204 using (($1+$2)/2):3 ls 2 title ''

unset label

################################################################################

################################################################################
### Rendering of the plot titled 'tt rap'
################################################################################

set multiplot
set label "tt rap" font ",13" at graph 0.04, graph 1.05
set xrange [-3.5000e+00:3.5000e+00]
set bmargin 0 
set tmargin 0
set xtics nomirror
set ytics nomirror
set mytics 10
set xtics auto
set key horizontal noreverse maxcols 1 width -4 
set label front 'MadGraph5\_aMC\@NLO' font "Courier,11" rotate by 90 at graph 1.02, graph 0.04

#-- rendering subhistograms 'NLO|#1 and LO|#1 results'

set format y '10^{%T}'
set yrange [9.4972e-09:1.7043e+01]
set origin 0.0000e+00, 5.0000e-01
set size 1.0000e+00, 4.0000e-01
set mytics 10
set ytics auto
set format x ''
set logscale y
set ylabel "{/Symbol s} per bin [pb]"

plot \
sqrt(-1) ls 16 title 'TOTR|#1, scale variation',\
sqrt(-1) ls 15 title 'NLOR|#1, scale variation',\
sqrt(-1) ls 14 title 'TOT|#1, scale variation',\
sqrt(-1) ls 13 title 'LOAA|#1, scale variation',\
sqrt(-1) ls 12 title 'LO|#1, scale variation',\
sqrt(-1) ls 11 title 'NLO|#1, scale variation',\
'MADatNLO.HwU' index 214 using (($1+$2)/2):($3 >= 0 ? sqrt(-1) : abs($3)):4 w yerrorbar ls 106 title '',\
'MADatNLO.HwU' index 214 using (($1+$2)/2):($3 >= 0 ? sqrt(-1) : abs($3)) ls 106 title '',\
'MADatNLO.HwU' index 214 using (($1+$2)/2):($3 < 0 ? sqrt(-1) : $3):4 w yerrorbar ls 6 title '',\
'MADatNLO.HwU' index 214 using (($1+$2)/2):($3 < 0 ? sqrt(-1) : $3) ls 6 title 'TOTR|#1, central value, dynamical\_scale\_choice=10',\
'MADatNLO.HwU' index 213 using (($1+$2)/2):($3 >= 0 ? sqrt(-1) : abs($3)):4 w yerrorbar ls 105 title '',\
'MADatNLO.HwU' index 213 using (($1+$2)/2):($3 >= 0 ? sqrt(-1) : abs($3)) ls 105 title '',\
'MADatNLO.HwU' index 213 using (($1+$2)/2):($3 < 0 ? sqrt(-1) : $3):4 w yerrorbar ls 5 title '',\
'MADatNLO.HwU' index 213 using (($1+$2)/2):($3 < 0 ? sqrt(-1) : $3) ls 5 title 'NLOR|#1, central value, dynamical\_scale\_choice=10',\
'MADatNLO.HwU' index 212 using (($1+$2)/2):($3 >= 0 ? sqrt(-1) : abs($3)):4 w yerrorbar ls 104 title '',\
'MADatNLO.HwU' index 212 using (($1+$2)/2):($3 >= 0 ? sqrt(-1) : abs($3)) ls 104 title '',\
'MADatNLO.HwU' index 212 using (($1+$2)/2):($3 < 0 ? sqrt(-1) : $3):4 w yerrorbar ls 4 title '',\
'MADatNLO.HwU' index 212 using (($1+$2)/2):($3 < 0 ? sqrt(-1) : $3) ls 4 title 'TOT|#1, central value, dynamical\_scale\_choice=10',\
'MADatNLO.HwU' index 211 using (($1+$2)/2):($3 >= 0 ? sqrt(-1) : abs($3)):4 w yerrorbar ls 103 title '',\
'MADatNLO.HwU' index 211 using (($1+$2)/2):($3 >= 0 ? sqrt(-1) : abs($3)) ls 103 title '',\
'MADatNLO.HwU' index 211 using (($1+$2)/2):($3 < 0 ? sqrt(-1) : $3):4 w yerrorbar ls 3 title '',\
'MADatNLO.HwU' index 211 using (($1+$2)/2):($3 < 0 ? sqrt(-1) : $3) ls 3 title 'LOAA|#1, central value, dynamical\_scale\_choice=10',\
'MADatNLO.HwU' index 210 using (($1+$2)/2):($3 >= 0 ? sqrt(-1) : abs($3)):4 w yerrorbar ls 102 title '',\
'MADatNLO.HwU' index 210 using (($1+$2)/2):($3 >= 0 ? sqrt(-1) : abs($3)) ls 102 title '',\
'MADatNLO.HwU' index 210 using (($1+$2)/2):($3 < 0 ? sqrt(-1) : $3):4 w yerrorbar ls 2 title '',\
'MADatNLO.HwU' index 210 using (($1+$2)/2):($3 < 0 ? sqrt(-1) : $3) ls 2 title 'LO|#1, central value, dynamical\_scale\_choice=10',\
'MADatNLO.HwU' index 209 using (($1+$2)/2):($3 >= 0 ? sqrt(-1) : abs($3)):4 w yerrorbar ls 101 title '',\
'MADatNLO.HwU' index 209 using (($1+$2)/2):($3 >= 0 ? sqrt(-1) : abs($3)) ls 101 title '',\
'MADatNLO.HwU' index 209 using (($1+$2)/2):($3 < 0 ? sqrt(-1) : $3):4 w yerrorbar ls 1 title '',\
'MADatNLO.HwU' index 209 using (($1+$2)/2):($3 < 0 ? sqrt(-1) : $3) ls 1 title 'NLO|#1, central value, dynamical\_scale\_choice=10'
#-- rendering subhistograms 'Relative scale and PDF uncertainty'
unset label
unset format
set yrange [-9.5481e-02:9.3916e-02]
set origin 0.0000e+00, 3.5000e-01
set size 1.0000e+00, 1.5000e-01
set mytics 2
set ytics auto
set format x ''
unset logscale y
set ylabel "NLO|#1 rel.unc."
set label "Relative uncertainties w.r.t. central values" font ",9" front at graph 0.03, graph 0.13
plot \
'MADatNLO.HwU' index 214 using (($1+$2)/2):(safe($7,$3,1.0)-1.0) ls 16 title '',\
'MADatNLO.HwU' index 214 using (($1+$2)/2):(safe($6,$3,1.0)-1.0) ls 16 title '',\
'MADatNLO.HwU' index 213 using (($1+$2)/2):(safe($7,$3,1.0)-1.0) ls 15 title '',\
'MADatNLO.HwU' index 213 using (($1+$2)/2):(safe($6,$3,1.0)-1.0) ls 15 title '',\
'MADatNLO.HwU' index 212 using (($1+$2)/2):(safe($7,$3,1.0)-1.0) ls 14 title '',\
'MADatNLO.HwU' index 212 using (($1+$2)/2):(safe($6,$3,1.0)-1.0) ls 14 title '',\
'MADatNLO.HwU' index 211 using (($1+$2)/2):(safe($7,$3,1.0)-1.0) ls 13 title '',\
'MADatNLO.HwU' index 211 using (($1+$2)/2):(safe($6,$3,1.0)-1.0) ls 13 title '',\
'MADatNLO.HwU' index 210 using (($1+$2)/2):(safe($7,$3,1.0)-1.0) ls 12 title '',\
'MADatNLO.HwU' index 210 using (($1+$2)/2):(safe($6,$3,1.0)-1.0) ls 12 title '',\
'MADatNLO.HwU' index 209 using (($1+$2)/2):(safe($7,$3,1.0)-1.0) ls 11 title '',\
'MADatNLO.HwU' index 209 using (($1+$2)/2):(safe($6,$3,1.0)-1.0) ls 11 title '',\
0.0 ls 999 title '',\
'MADatNLO.HwU' index 214 using (($1+$2)/2):(0.0):(safe($4,$3,0.0)) w yerrorbar ls 6 title '',\
'MADatNLO.HwU' index 214 using (($1+$2)/2):(safe($5,$3,1.0)-1.0) ls 6 title '',\
'MADatNLO.HwU' index 213 using (($1+$2)/2):(0.0):(safe($4,$3,0.0)) w yerrorbar ls 5 title '',\
'MADatNLO.HwU' index 213 using (($1+$2)/2):(safe($5,$3,1.0)-1.0) ls 5 title '',\
'MADatNLO.HwU' index 212 using (($1+$2)/2):(0.0):(safe($4,$3,0.0)) w yerrorbar ls 4 title '',\
'MADatNLO.HwU' index 212 using (($1+$2)/2):(safe($5,$3,1.0)-1.0) ls 4 title '',\
'MADatNLO.HwU' index 211 using (($1+$2)/2):(0.0):(safe($4,$3,0.0)) w yerrorbar ls 3 title '',\
'MADatNLO.HwU' index 211 using (($1+$2)/2):(safe($5,$3,1.0)-1.0) ls 3 title '',\
'MADatNLO.HwU' index 210 using (($1+$2)/2):(0.0):(safe($4,$3,0.0)) w yerrorbar ls 2 title '',\
'MADatNLO.HwU' index 210 using (($1+$2)/2):(safe($5,$3,1.0)-1.0) ls 2 title '',\
'MADatNLO.HwU' index 209 using (($1+$2)/2):(0.0):(safe($4,$3,0.0)) w yerrorbar ls 1 title '',\
'MADatNLO.HwU' index 209 using (($1+$2)/2):(safe($5,$3,1.0)-1.0) ls 1 title ''
#-- rendering subhistograms '(LO|#1LOAA|#1TOT|#1NLOR|#1TOTR|#1)/(NLO|#1 central value) ratio'
unset label
unset format
set yrange [-2.5887e+01:5.1882e+01]
set origin 0.0000e+00, 2.0000e-01
set size 1.0000e+00, 1.5000e-01
set mytics 2
set ytics auto
set format x
unset logscale y
set ylabel "ratio w.r.t. NLO|#1"
set label "(LO|#1LOAA|#1TOT|#1NLOR|#1TOTR|#1)/(NLO|#1 central value)" font ",9" at graph 0.03, graph 0.13
plot \
1.0 ls 999 title '',\
'MADatNLO.HwU' index 219 using (($1+$2)/2):7 ls 16 title '',\
'MADatNLO.HwU' index 219 using (($1+$2)/2):6 ls 16 title '',\
'MADatNLO.HwU' index 218 using (($1+$2)/2):7 ls 15 title '',\
'MADatNLO.HwU' index 218 using (($1+$2)/2):6 ls 15 title '',\
'MADatNLO.HwU' index 217 using (($1+$2)/2):7 ls 14 title '',\
'MADatNLO.HwU' index 217 using (($1+$2)/2):6 ls 14 title '',\
'MADatNLO.HwU' index 216 using (($1+$2)/2):7 ls 13 title '',\
'MADatNLO.HwU' index 216 using (($1+$2)/2):6 ls 13 title '',\
'MADatNLO.HwU' index 215 using (($1+$2)/2):7 ls 12 title '',\
'MADatNLO.HwU' index 215 using (($1+$2)/2):6 ls 12 title '',\
'MADatNLO.HwU' index 219 using (($1+$2)/2):5 ls 6 title '',\
'MADatNLO.HwU' index 219 using (($1+$2)/2):3:4 w yerrorbar ls 6 title '',\
'MADatNLO.HwU' index 219 using (($1+$2)/2):3 ls 6 title '',\
'MADatNLO.HwU' index 218 using (($1+$2)/2):5 ls 5 title '',\
'MADatNLO.HwU' index 218 using (($1+$2)/2):3:4 w yerrorbar ls 5 title '',\
'MADatNLO.HwU' index 218 using (($1+$2)/2):3 ls 5 title '',\
'MADatNLO.HwU' index 217 using (($1+$2)/2):5 ls 4 title '',\
'MADatNLO.HwU' index 217 using (($1+$2)/2):3:4 w yerrorbar ls 4 title '',\
'MADatNLO.HwU' index 217 using (($1+$2)/2):3 ls 4 title '',\
'MADatNLO.HwU' index 216 using (($1+$2)/2):5 ls 3 title '',\
'MADatNLO.HwU' index 216 using (($1+$2)/2):3:4 w yerrorbar ls 3 title '',\
'MADatNLO.HwU' index 216 using (($1+$2)/2):3 ls 3 title '',\
'MADatNLO.HwU' index 215 using (($1+$2)/2):5 ls 2 title '',\
'MADatNLO.HwU' index 215 using (($1+$2)/2):3:4 w yerrorbar ls 2 title '',\
'MADatNLO.HwU' index 215 using (($1+$2)/2):3 ls 2 title ''

unset label

################################################################################
unset multiplot
!ps2pdf "MADatNLO.ps" &> /dev/null
